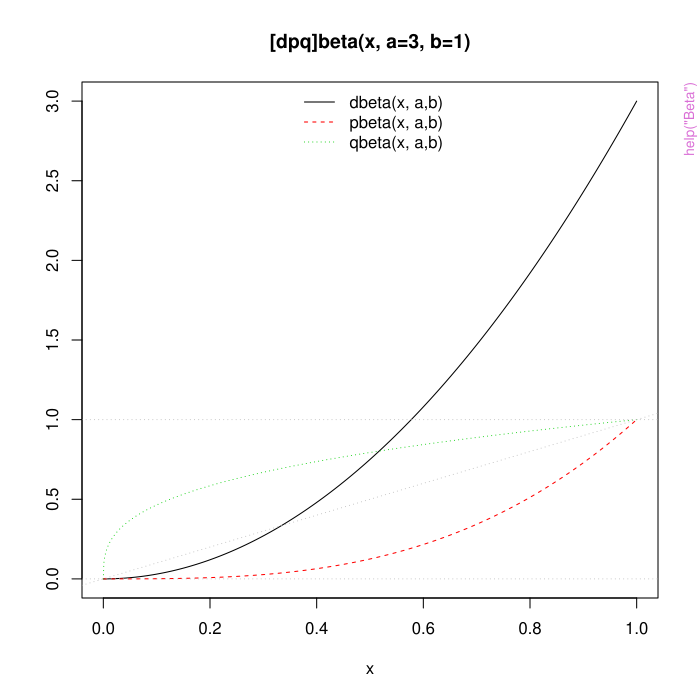

R code for this plot:
pkgname <- "stats"
source(file.path(R.home("share"), "R", "examples-header.R"))
options(warn = 1)
library('stats')

base::assign(".oldSearch", base::search(), pos = 'CheckExEnv')
base::assign(".old_wd", base::getwd(), pos = 'CheckExEnv')
cleanEx()
nameEx("AIC")
### * AIC

flush(stderr()); flush(stdout())

### Name: AIC
### Title: Akaike's An Information Criterion
### Aliases: AIC BIC
### Keywords: models

### ** Examples

lm1 <- lm(Fertility ~ . , data = swiss)
AIC(lm1)
stopifnot(all.equal(AIC(lm1),
                    AIC(logLik(lm1))))
BIC(lm1)

lm2 <- update(lm1, . ~ . -Examination)
AIC(lm1, lm2)
BIC(lm1, lm2)



cleanEx()
nameEx("ARMAacf")
### * ARMAacf

flush(stderr()); flush(stdout())

### Name: ARMAacf
### Title: Compute Theoretical ACF for an ARMA Process
### Aliases: ARMAacf
### Keywords: ts

### ** Examples

ARMAacf(c(1.0, -0.25), 1.0, lag.max = 10)

## Example from Brockwell & Davis (1991, pp.92-4)
## answer: 2^(-n) * (32/3 + 8 * n) /(32/3)
n <- 1:10
a.n <- 2^(-n) * (32/3 + 8 * n) /(32/3)
(A.n <- ARMAacf(c(1.0, -0.25), 1.0, lag.max = 10))
stopifnot(all.equal(unname(A.n), c(1, a.n)))

ARMAacf(c(1.0, -0.25), 1.0, lag.max = 10, pacf = TRUE)
zapsmall(ARMAacf(c(1.0, -0.25), lag.max = 10, pacf = TRUE))

## Cov-Matrix of length-7 sub-sample of AR(1) example:
toeplitz(ARMAacf(0.8, lag.max = 7))



cleanEx()
nameEx("ARMAtoMA")
### * ARMAtoMA

flush(stderr()); flush(stdout())

### Name: ARMAtoMA
### Title: Convert ARMA Process to Infinite MA Process
### Aliases: ARMAtoMA
### Keywords: ts

### ** Examples

ARMAtoMA(c(1.0, -0.25), 1.0, 10)
## Example from Brockwell & Davis (1991, p.92)
## answer (1 + 3*n)*2^(-n)
n <- 1:10; (1 + 3*n)*2^(-n)



cleanEx()
nameEx("Beta")
### * Beta

flush(stderr()); flush(stdout())

### Name: Beta
### Title: The Beta Distribution
### Aliases: Beta dbeta pbeta qbeta rbeta
### Keywords: distribution

### ** Examples

x <- seq(0, 1, length = 21)
dbeta(x, 1, 1)
pbeta(x, 1, 1)

## Visualization, including limit cases:
pl.beta <- function(a,b, asp = if(isLim) 1, ylim = if(isLim) c(0,1.1)) {
  if(isLim <- a == 0 || b == 0 || a == Inf || b == Inf) {
    eps <- 1e-10
    x <- c(0, eps, (1:7)/16, 1/2+c(-eps,0,eps), (9:15)/16, 1-eps, 1)
  } else {
    x <- seq(0, 1, length = 1025)
  }
  fx <- cbind(dbeta(x, a,b), pbeta(x, a,b), qbeta(x, a,b))
  f <- fx; f[fx == Inf] <- 1e100
  matplot(x, f, ylab="", type="l", ylim=ylim, asp=asp,
          main = sprintf("[dpq]beta(x, a=%g, b=%g)", a,b))
  abline(0,1,     col="gray", lty=3)
  abline(h = 0:1, col="gray", lty=3)
  legend("top", paste0(c("d","p","q"), "beta(x, a,b)"),
         col=1:3, lty=1:3, bty = "n")
  invisible(cbind(x, fx))
}
pl.beta(3,1)

pl.beta(2, 4)
pl.beta(3, 7)
pl.beta(3, 7, asp=1)

pl.beta(0, 0)   ## point masses at  {0, 1}

pl.beta(0, 2)   ## point mass at 0 ; the same as
pl.beta(1, Inf)

pl.beta(Inf, 2) ## point mass at 1 ; the same as
pl.beta(3, 0)

pl.beta(Inf, Inf)# point mass at 1/2



cleanEx()
nameEx("Binomial")
### * Binomial

flush(stderr()); flush(stdout())

### Name: Binomial
### Title: The Binomial Distribution
### Aliases: Binomial dbinom pbinom qbinom rbinom
### Keywords: distribution

### ** Examples

require(graphics)
# Compute P(45 < X < 55) for X Binomial(100,0.5)
sum(dbinom(46:54, 100, 0.5))

## Using "log = TRUE" for an extended range :
n <- 2000
k <- seq(0, n, by = 20)
plot (k, dbinom(k, n, pi/10, log = TRUE), type = "l", ylab = "log density",
      main = "dbinom(*, log=TRUE) is better than  log(dbinom(*))")
lines(k, log(dbinom(k, n, pi/10)), col = "red", lwd = 2)
## extreme points are omitted since dbinom gives 0.
mtext("dbinom(k, log=TRUE)", adj = 0)
mtext("extended range", adj = 0, line = -1, font = 4)
mtext("log(dbinom(k))", col = "red", adj = 1)



cleanEx()
nameEx("Cauchy")
### * Cauchy

flush(stderr()); flush(stdout())

### Name: Cauchy
### Title: The Cauchy Distribution
### Aliases: Cauchy dcauchy pcauchy qcauchy rcauchy
### Keywords: distribution

### ** Examples

dcauchy(-1:4)



cleanEx()
nameEx("Chisquare")
### * Chisquare

flush(stderr()); flush(stdout())

### Name: Chisquare
### Title: The (non-central) Chi-Squared Distribution
### Aliases: Chisquare dchisq pchisq qchisq rchisq
### Keywords: distribution

### ** Examples

require(graphics)

dchisq(1, df = 1:3)
pchisq(1, df =  3)
pchisq(1, df =  3, ncp = 0:4)  # includes the above

x <- 1:10
## Chi-squared(df = 2) is a special exponential distribution
all.equal(dchisq(x, df = 2), dexp(x, 1/2))
all.equal(pchisq(x, df = 2), pexp(x, 1/2))

## non-central RNG -- df = 0 with ncp > 0:  Z0 has point mass at 0!
Z0 <- rchisq(100, df = 0, ncp = 2.)
graphics::stem(Z0)


## "analytical" test
lam <- seq(0, 100, by = .25)
p00 <- pchisq(0,      df = 0, ncp = lam)
p.0 <- pchisq(1e-300, df = 0, ncp = lam)
stopifnot(all.equal(p00, exp(-lam/2)),
          all.equal(p.0, exp(-lam/2)))



cleanEx()
nameEx("Exponential")
### * Exponential

flush(stderr()); flush(stdout())

### Name: Exponential
### Title: The Exponential Distribution
### Aliases: Exponential dexp pexp qexp rexp
### Keywords: distribution

### ** Examples

dexp(1) - exp(-1) #-> 0

## a fast way to generate *sorted*  U[0,1]  random numbers:
rsunif <- function(n) { n1 <- n+1
   cE <- cumsum(rexp(n1)); cE[seq_len(n)]/cE[n1] }
plot(rsunif(1000), ylim=0:1, pch=".")
abline(0,1/(1000+1), col=adjustcolor(1, 0.5))



cleanEx()
nameEx("Fdist")
### * Fdist

flush(stderr()); flush(stdout())

### Name: FDist
### Title: The F Distribution
### Aliases: FDist df pf qf rf
### Keywords: distribution

### ** Examples

## Equivalence of pt(.,nu) with pf(.^2, 1,nu):
x <- seq(0.001, 5, len = 100)
nu <- 4
stopifnot(all.equal(2*pt(x,nu) - 1, pf(x^2, 1,nu)),
          ## upper tails:
 	  all.equal(2*pt(x,     nu, lower=FALSE),
		      pf(x^2, 1,nu, lower=FALSE)))

## the density of the square of a t_m is 2*dt(x, m)/(2*x)
# check this is the same as the density of F_{1,m}
all.equal(df(x^2, 1, 5), dt(x, 5)/x)

## Identity:  qf(2*p - 1, 1, df) == qt(p, df)^2  for  p >= 1/2
p <- seq(1/2, .99, length = 50); df <- 10
rel.err <- function(x, y) ifelse(x == y, 0, abs(x-y)/mean(abs(c(x,y))))



cleanEx()
nameEx("GammaDist")
### * GammaDist

flush(stderr()); flush(stdout())

### Name: GammaDist
### Title: The Gamma Distribution
### Aliases: GammaDist dgamma pgamma qgamma rgamma
### Keywords: distribution

### ** Examples

-log(dgamma(1:4, shape = 1))
p <- (1:9)/10
pgamma(qgamma(p, shape = 2), shape = 2)
1 - 1/exp(qgamma(p, shape = 1))



cleanEx()
nameEx("Geometric")
### * Geometric

flush(stderr()); flush(stdout())

### Name: Geometric
### Title: The Geometric Distribution
### Aliases: Geometric dgeom pgeom qgeom rgeom
### Keywords: distribution

### ** Examples

qgeom((1:9)/10, prob = .2)
Ni <- rgeom(20, prob = 1/4); table(factor(Ni, 0:max(Ni)))



cleanEx()
nameEx("HoltWinters")
### * HoltWinters

flush(stderr()); flush(stdout())

### Name: HoltWinters
### Title: Holt-Winters Filtering
### Aliases: HoltWinters print.HoltWinters residuals.HoltWinters
### Keywords: ts

### ** Examples

## Don't show: 
od <- options(digits = 5)
## End(Don't show)
require(graphics)

## Seasonal Holt-Winters
(m <- HoltWinters(co2))
plot(m)
plot(fitted(m))

(m <- HoltWinters(AirPassengers, seasonal = "mult"))
plot(m)

## Non-Seasonal Holt-Winters
x <- uspop + rnorm(uspop, sd = 5)
m <- HoltWinters(x, gamma = FALSE)
plot(m)

## Exponential Smoothing
m2 <- HoltWinters(x, gamma = FALSE, beta = FALSE)
lines(fitted(m2)[,1], col = 3)
## Don't show: 
options(od)
## End(Don't show)



cleanEx()
nameEx("Hypergeometric")
### * Hypergeometric

flush(stderr()); flush(stdout())

### Name: Hypergeometric
### Title: The Hypergeometric Distribution
### Aliases: Hypergeometric dhyper phyper qhyper rhyper
### Keywords: distribution

### ** Examples

m <- 10; n <- 7; k <- 8
x <- 0:(k+1)
rbind(phyper(x, m, n, k), dhyper(x, m, n, k))
all(phyper(x, m, n, k) == cumsum(dhyper(x, m, n, k)))  # FALSE


cleanEx()
nameEx("IQR")
### * IQR

flush(stderr()); flush(stdout())

### Name: IQR
### Title: The Interquartile Range
### Aliases: IQR
### Keywords: univar robust distribution

### ** Examples

IQR(rivers)



cleanEx()
nameEx("KalmanLike")
### * KalmanLike

flush(stderr()); flush(stdout())

### Name: KalmanLike
### Title: Kalman Filtering
### Aliases: KalmanLike KalmanRun KalmanSmooth KalmanForecast makeARIMA
### Keywords: ts

### ** Examples

## an ARIMA fit
fit3 <- arima(presidents, c(3, 0, 0))
predict(fit3, 12)
## reconstruct this
pr <- KalmanForecast(12, fit3$model)
pr$pred + fit3$coef[4]
sqrt(pr$var * fit3$sigma2)
## and now do it year by year
mod <- fit3$model
for(y in 1:3) {
  pr <- KalmanForecast(4, mod, TRUE)
  print(list(pred = pr$pred + fit3$coef["intercept"], 
             se = sqrt(pr$var * fit3$sigma2)))
  mod <- attr(pr, "mod")
}



cleanEx()
nameEx("Logistic")
### * Logistic

flush(stderr()); flush(stdout())

### Name: Logistic
### Title: The Logistic Distribution
### Aliases: Logistic dlogis plogis qlogis rlogis
### Keywords: distribution

### ** Examples

var(rlogis(4000, 0, scale = 5))  # approximately (+/- 3)
pi^2/3 * 5^2



cleanEx()
nameEx("Lognormal")
### * Lognormal

flush(stderr()); flush(stdout())

### Name: Lognormal
### Title: The Log Normal Distribution
### Aliases: Lognormal dlnorm plnorm qlnorm rlnorm
### Keywords: distribution

### ** Examples

dlnorm(1) == dnorm(0)



cleanEx()
nameEx("Multinom")
### * Multinom

flush(stderr()); flush(stdout())

### Name: Multinom
### Title: The Multinomial Distribution
### Aliases: Multinomial rmultinom dmultinom
### Keywords: distribution

### ** Examples

rmultinom(10, size = 12, prob = c(0.1,0.2,0.8))

pr <- c(1,3,6,10) # normalization not necessary for generation
rmultinom(10, 20, prob = pr)

## all possible outcomes of Multinom(N = 3, K = 3)
X <- t(as.matrix(expand.grid(0:3, 0:3))); X <- X[, colSums(X) <= 3]
X <- rbind(X, 3:3 - colSums(X)); dimnames(X) <- list(letters[1:3], NULL)
X
round(apply(X, 2, function(x) dmultinom(x, prob = c(1,2,5))), 3)



cleanEx()
nameEx("NLSstAsymptotic")
### * NLSstAsymptotic

flush(stderr()); flush(stdout())

### Name: NLSstAsymptotic
### Title: Fit the Asymptotic Regression Model
### Aliases: NLSstAsymptotic NLSstAsymptotic.sortedXyData
### Keywords: manip

### ** Examples

Lob.329 <- Loblolly[ Loblolly$Seed == "329", ]
print(NLSstAsymptotic(sortedXyData(expression(age),
                                   expression(height),
                                   Lob.329)), digits = 3)



cleanEx()
nameEx("NLSstClosestX")
### * NLSstClosestX

flush(stderr()); flush(stdout())

### Name: NLSstClosestX
### Title: Inverse Interpolation
### Aliases: NLSstClosestX NLSstClosestX.sortedXyData
### Keywords: manip

### ** Examples

DNase.2 <- DNase[ DNase$Run == "2", ]
DN.srt <- sortedXyData(expression(log(conc)), expression(density), DNase.2)
NLSstClosestX(DN.srt, 1.0)



cleanEx()
nameEx("NLSstLfAsymptote")
### * NLSstLfAsymptote

flush(stderr()); flush(stdout())

### Name: NLSstLfAsymptote
### Title: Horizontal Asymptote on the Left Side
### Aliases: NLSstLfAsymptote NLSstLfAsymptote.sortedXyData
### Keywords: manip

### ** Examples

DNase.2 <- DNase[ DNase$Run == "2", ]
DN.srt <- sortedXyData( expression(log(conc)), expression(density), DNase.2 )
NLSstLfAsymptote( DN.srt )



cleanEx()
nameEx("NLSstRtAsymptote")
### * NLSstRtAsymptote

flush(stderr()); flush(stdout())

### Name: NLSstRtAsymptote
### Title: Horizontal Asymptote on the Right Side
### Aliases: NLSstRtAsymptote NLSstRtAsymptote.sortedXyData
### Keywords: manip

### ** Examples

DNase.2 <- DNase[ DNase$Run == "2", ]
DN.srt <- sortedXyData( expression(log(conc)), expression(density), DNase.2 )
NLSstRtAsymptote( DN.srt )



cleanEx()
nameEx("NegBinomial")
### * NegBinomial

flush(stderr()); flush(stdout())

### Name: NegBinomial
### Title: The Negative Binomial Distribution
### Aliases: NegBinomial dnbinom pnbinom qnbinom rnbinom
### Keywords: distribution

### ** Examples

require(graphics)
x <- 0:11
dnbinom(x, size = 1, prob = 1/2) * 2^(1 + x) # == 1
126 /  dnbinom(0:8, size  = 2, prob  = 1/2) #- theoretically integer


x <- 0:15
size <- (1:20)/4
persp(x, size, dnb <- outer(x, size, function(x,s) dnbinom(x, s, prob = 0.4)),
      xlab = "x", ylab = "s", zlab = "density", theta = 150)
title(tit <- "negative binomial density(x,s, pr = 0.4)  vs.  x & s")

image  (x, size, log10(dnb), main = paste("log [", tit, "]"))
contour(x, size, log10(dnb), add = TRUE)

## Alternative parametrization
x1 <- rnbinom(500, mu = 4, size = 1)
x2 <- rnbinom(500, mu = 4, size = 10)
x3 <- rnbinom(500, mu = 4, size = 100)
h1 <- hist(x1, breaks = 20, plot = FALSE)
h2 <- hist(x2, breaks = h1$breaks, plot = FALSE)
h3 <- hist(x3, breaks = h1$breaks, plot = FALSE)
barplot(rbind(h1$counts, h2$counts, h3$counts),
        beside = TRUE, col = c("red","blue","cyan"),
        names.arg = round(h1$breaks[-length(h1$breaks)]))



cleanEx()
nameEx("Normal")
### * Normal

flush(stderr()); flush(stdout())

### Name: Normal
### Title: The Normal Distribution
### Aliases: Normal dnorm pnorm qnorm rnorm
### Keywords: distribution

### ** Examples

require(graphics)

dnorm(0) == 1/sqrt(2*pi)
dnorm(1) == exp(-1/2)/sqrt(2*pi)
dnorm(1) == 1/sqrt(2*pi*exp(1))

## Using "log = TRUE" for an extended range :
par(mfrow = c(2,1))
plot(function(x) dnorm(x, log = TRUE), -60, 50,
     main = "log { Normal density }")
curve(log(dnorm(x)), add = TRUE, col = "red", lwd = 2)
mtext("dnorm(x, log=TRUE)", adj = 0)
mtext("log(dnorm(x))", col = "red", adj = 1)

plot(function(x) pnorm(x, log.p = TRUE), -50, 10,
     main = "log { Normal Cumulative }")
curve(log(pnorm(x)), add = TRUE, col = "red", lwd = 2)
mtext("pnorm(x, log=TRUE)", adj = 0)
mtext("log(pnorm(x))", col = "red", adj = 1)

## if you want the so-called 'error function'
erf <- function(x) 2 * pnorm(x * sqrt(2)) - 1
## (see Abramowitz and Stegun 29.2.29)
## and the so-called 'complementary error function'
erfc <- function(x) 2 * pnorm(x * sqrt(2), lower = FALSE)
## and the inverses
erfinv <- function (x) qnorm((1 + x)/2)/sqrt(2)
erfcinv <- function (x) qnorm(x/2, lower = FALSE)/sqrt(2)



graphics::par(get("par.postscript", pos = 'CheckExEnv'))
cleanEx()
nameEx("Poisson")
### * Poisson

flush(stderr()); flush(stdout())

### Name: Poisson
### Title: The Poisson Distribution
### Aliases: Poisson dpois ppois qpois rpois
### Keywords: distribution

### ** Examples

require(graphics)

-log(dpois(0:7, lambda = 1) * gamma(1+ 0:7)) # == 1
Ni <- rpois(50, lambda = 4); table(factor(Ni, 0:max(Ni)))

1 - ppois(10*(15:25), lambda = 100)  # becomes 0 (cancellation)
    ppois(10*(15:25), lambda = 100, lower.tail = FALSE)  # no cancellation

par(mfrow = c(2, 1))
x <- seq(-0.01, 5, 0.01)
plot(x, ppois(x, 1), type = "s", ylab = "F(x)", main = "Poisson(1) CDF")
plot(x, pbinom(x, 100, 0.01), type = "s", ylab = "F(x)",
     main = "Binomial(100, 0.01) CDF")

## The (limit) case  lambda = 0 :
stopifnot(identical(dpois(0,0), 1),
	  identical(ppois(0,0), 1),
	  identical(qpois(1,0), 0))



graphics::par(get("par.postscript", pos = 'CheckExEnv'))
cleanEx()
nameEx("SSD")
### * SSD

flush(stderr()); flush(stdout())

### Name: SSD
### Title: SSD Matrix and Estimated Variance Matrix in Multivariate Models
### Aliases: SSD estVar
### Keywords: models multivariate

### ** Examples

# Lifted from Baron+Li:
# "Notes on the use of R for psychology experiments and questionnaires"
# Maxwell and Delaney, p. 497
reacttime <- matrix(c(
420, 420, 480, 480, 600, 780,
420, 480, 480, 360, 480, 600,
480, 480, 540, 660, 780, 780,
420, 540, 540, 480, 780, 900,
540, 660, 540, 480, 660, 720,
360, 420, 360, 360, 480, 540,
480, 480, 600, 540, 720, 840,
480, 600, 660, 540, 720, 900,
540, 600, 540, 480, 720, 780,
480, 420, 540, 540, 660, 780),
ncol = 6, byrow = TRUE,
dimnames = list(subj = 1:10,
              cond = c("deg0NA", "deg4NA", "deg8NA",
                       "deg0NP", "deg4NP", "deg8NP")))

mlmfit <- lm(reacttime ~ 1)
SSD(mlmfit)
estVar(mlmfit)



cleanEx()
nameEx("SSasymp")
### * SSasymp

flush(stderr()); flush(stdout())

### Name: SSasymp
### Title: Self-Starting Nls Asymptotic Regression Model
### Aliases: SSasymp
### Keywords: models

### ** Examples

## Don't show: 
options(show.nls.convergence=FALSE)
## End(Don't show)
Lob.329 <- Loblolly[ Loblolly$Seed == "329", ]
SSasymp( Lob.329$age, 100, -8.5, -3.2 )   # response only
local({
  Asym <- 100 ; resp0 <- -8.5 ; lrc <- -3.2
  SSasymp( Lob.329$age, Asym, resp0, lrc) # response _and_ gradient
})
getInitial(height ~ SSasymp( age, Asym, resp0, lrc), data = Lob.329)
## Initial values are in fact the converged values
fm1 <- nls(height ~ SSasymp( age, Asym, resp0, lrc), data = Lob.329)
summary(fm1)

## Visualize the SSasymp()  model  parametrization :

  xx <- seq(-.3, 5, len = 101)
  ##  Asym + (R0-Asym) * exp(-exp(lrc)* x) :
  yy <- 5 - 4 * exp(-xx / exp(3/4))
  stopifnot( all.equal(yy, SSasymp(xx, Asym = 5, R0 = 1, lrc = -3/4)) )
  require(graphics)
  op <- par(mar = c(0, .2, 4.1, 0))
  plot(xx, yy, type = "l", axes = FALSE, ylim = c(0,5.2), xlim = c(-.3, 5),
       xlab = "", ylab = "", lwd = 2,
       main = quote("Parameters in the SSasymp model " ~
                    {f[phi](x) == phi[1] + (phi[2]-phi[1])*~e^{-e^{phi[3]}*~x}}))
  mtext(quote(list(phi[1] == "Asym", phi[2] == "R0", phi[3] == "lrc")))
  usr <- par("usr")
  arrows(usr[1], 0, usr[2], 0, length = 0.1, angle = 25)
  arrows(0, usr[3], 0, usr[4], length = 0.1, angle = 25)
  text(usr[2] - 0.2, 0.1, "x", adj = c(1, 0))
  text(     -0.1, usr[4], "y", adj = c(1, 1))
  abline(h = 5, lty = 3)
  arrows(c(0.35, 0.65), 1,
         c(0  ,  1   ), 1, length = 0.08, angle = 25); text(0.5, 1, quote(1))
  y0 <- 1 + 4*exp(-3/4) ; t.5 <- log(2) / exp(-3/4) ; AR2 <- 3 # (Asym + R0)/2
  segments(c(1, 1), c( 1, y0),
           c(1, 0), c(y0,  1),  lty = 2, lwd = 0.75)
  text(1.1, 1/2+y0/2, quote((phi[1]-phi[2])*e^phi[3]), adj = c(0,.5))
  axis(2, at = c(1,AR2,5), labels= expression(phi[2], frac(phi[1]+phi[2],2), phi[1]),
       pos=0, las=1)
  arrows(c(.6,t.5-.6), AR2,
         c(0, t.5   ), AR2, length = 0.08, angle = 25)
  text(   t.5/2,   AR2, quote(t[0.5]))
  text(   t.5 +.4, AR2,
       quote({f(t[0.5]) == frac(phi[1]+phi[2],2)}~{} %=>% {}~~
                {t[0.5] == frac(log(2), e^{phi[3]})}), adj = c(0, 0.5))
  par(op)



graphics::par(get("par.postscript", pos = 'CheckExEnv'))
cleanEx()
nameEx("SSasympOff")
### * SSasympOff

flush(stderr()); flush(stdout())

### Name: SSasympOff
### Title: Self-Starting Nls Asymptotic Regression Model with an Offset
### Aliases: SSasympOff
### Keywords: models

### ** Examples

CO2.Qn1 <- CO2[CO2$Plant == "Qn1", ]
SSasympOff(CO2.Qn1$conc, 32, -4, 43)  # response only
local({  Asym <- 32; lrc <- -4; c0 <- 43
  SSasympOff(CO2.Qn1$conc, Asym, lrc, c0) # response and gradient
})
getInitial(uptake ~ SSasympOff(conc, Asym, lrc, c0), data = CO2.Qn1)
## Initial values are in fact the converged values
fm1 <- nls(uptake ~ SSasympOff(conc, Asym, lrc, c0), data = CO2.Qn1)
summary(fm1)

## Visualize the SSasympOff()  model  parametrization :

  xx <- seq(0.25, 8,  by=1/16)
  yy <- 5 * (1 -  exp(-(xx - 3/4)*0.4))
  stopifnot( all.equal(yy, SSasympOff(xx, Asym = 5, lrc = log(0.4), c0 = 3/4)) )
  require(graphics)
  op <- par(mar = c(0, 0, 4.0, 0))
  plot(xx, yy, type = "l", axes = FALSE, ylim = c(-.5,6), xlim = c(-1, 8),
       xlab = "", ylab = "", lwd = 2,
       main = "Parameters in the SSasympOff model")
  mtext(quote(list(phi[1] == "Asym", phi[2] == "lrc", phi[3] == "c0")))
  usr <- par("usr")
  arrows(usr[1], 0, usr[2], 0, length = 0.1, angle = 25)
  arrows(0, usr[3], 0, usr[4], length = 0.1, angle = 25)
  text(usr[2] - 0.2, 0.1, "x", adj = c(1, 0))
  text(     -0.1, usr[4], "y", adj = c(1, 1))
  abline(h = 5, lty = 3)
  arrows(-0.8, c(2.1, 2.9),
         -0.8, c(0  , 5  ), length = 0.1, angle = 25)
  text  (-0.8, 2.5, quote(phi[1]))
  segments(3/4, -.2, 3/4, 1.6, lty = 2)
  text    (3/4,    c(-.3, 1.7), quote(phi[3]))
  arrows(c(1.1, 1.4), -.15,
         c(3/4, 7/4), -.15, length = 0.07, angle = 25)
  text    (3/4 + 1/2, -.15, quote(1))
  segments(c(3/4, 7/4, 7/4), c(0, 0, 2),   # 5 * exp(log(0.4)) = 2
           c(7/4, 7/4, 3/4), c(0, 2, 0),  lty = 2, lwd = 2)
  text(      7/4 +.1, 2./2, quote(phi[1]*e^phi[2]), adj = c(0, .5))
  par(op)



graphics::par(get("par.postscript", pos = 'CheckExEnv'))
cleanEx()
nameEx("SSasympOrig")
### * SSasympOrig

flush(stderr()); flush(stdout())

### Name: SSasympOrig
### Title: Self-Starting Nls Asymptotic Regression Model through the Origin
### Aliases: SSasympOrig
### Keywords: models

### ** Examples

## Visualize the SSasympOrig()  model  parametrization :

  xx <- seq(0, 5, len = 101)
  yy <- 5 * (1- exp(-xx * log(2)))
  stopifnot( all.equal(yy, SSasympOrig(xx, Asym = 5, lrc = log(log(2)))) )

  require(graphics)
  op <- par(mar = c(0, 0, 3.5, 0))
  plot(xx, yy, type = "l", axes = FALSE, ylim = c(0,5), xlim = c(-1/4, 5),
       xlab = "", ylab = "", lwd = 2,
       main = quote("Parameters in the SSasympOrig model"~~ f[phi](x)))
  mtext(quote(list(phi[1] == "Asym", phi[2] == "lrc")))
  usr <- par("usr")
  arrows(usr[1], 0, usr[2], 0, length = 0.1, angle = 25)
  arrows(0, usr[3], 0, usr[4], length = 0.1, angle = 25)
  text(usr[2] - 0.2, 0.1, "x", adj = c(1, 0))
  text(   -0.1,   usr[4], "y", adj = c(1, 1))
  abline(h = 5, lty = 3)
  axis(2, at = 5*c(1/2,1), labels= expression(frac(phi[1],2), phi[1]), pos=0, las=1)
  arrows(c(.3,.7), 5/2,
         c(0, 1 ), 5/2, length = 0.08, angle = 25)
  text(   0.5,     5/2, quote(t[0.5]))
  text(   1 +.4,   5/2,
       quote({f(t[0.5]) == frac(phi[1],2)}~{} %=>% {}~~{t[0.5] == frac(log(2), e^{phi[2]})}),
       adj = c(0, 0.5))
  par(op)



graphics::par(get("par.postscript", pos = 'CheckExEnv'))
cleanEx()
nameEx("SSbiexp")
### * SSbiexp

flush(stderr()); flush(stdout())

### Name: SSbiexp
### Title: Self-Starting Nls Biexponential model
### Aliases: SSbiexp
### Keywords: models

### ** Examples

Indo.1 <- Indometh[Indometh$Subject == 1, ]
SSbiexp( Indo.1$time, 3, 1, 0.6, -1.3 )  # response only
A1 <- 3; lrc1 <- 1; A2 <- 0.6; lrc2 <- -1.3
SSbiexp( Indo.1$time, A1, lrc1, A2, lrc2 ) # response and gradient
print(getInitial(conc ~ SSbiexp(time, A1, lrc1, A2, lrc2), data = Indo.1),
      digits = 5)
## Initial values are in fact the converged values
fm1 <- nls(conc ~ SSbiexp(time, A1, lrc1, A2, lrc2), data = Indo.1)
summary(fm1)

## Show the model components visually
  require(graphics)

  xx <- seq(0, 5, len = 101)
  y1 <- 3.5 * exp(-4*xx)
  y2 <- 1.5 * exp(-xx)
  plot(xx, y1 + y2, type = "l", lwd=2, ylim = c(-0.2,6), xlim = c(0, 5),
       main = "Components of the SSbiexp model")
  lines(xx, y1, lty = 2, col="tomato"); abline(v=0, h=0, col="gray40")
  lines(xx, y2, lty = 3, col="blue2" )
  legend("topright", c("y1+y2", "y1 = 3.5 * exp(-4*x)", "y2 = 1.5 * exp(-x)"),
         lty=1:3, col=c("black","tomato","blue2"), bty="n")
  axis(2, pos=0, at = c(3.5, 1.5), labels = c("A1","A2"), las=2)

## and how you could have got their sum via SSbiexp():
  ySS <- SSbiexp(xx, 3.5, log(4), 1.5, log(1))
  ##                      ---          ---
  stopifnot(all.equal(y1+y2, ySS, tolerance = 1e-15))



cleanEx()
nameEx("SSfol")
### * SSfol

flush(stderr()); flush(stdout())

### Name: SSfol
### Title: Self-Starting Nls First-order Compartment Model
### Aliases: SSfol
### Keywords: models

### ** Examples

Theoph.1 <- Theoph[ Theoph$Subject == 1, ]
with(Theoph.1, SSfol(Dose, Time, -2.5, 0.5, -3)) # response only
with(Theoph.1, local({  lKe <- -2.5; lKa <- 0.5; lCl <- -3
  SSfol(Dose, Time, lKe, lKa, lCl) # response _and_ gradient
}))
getInitial(conc ~ SSfol(Dose, Time, lKe, lKa, lCl), data = Theoph.1)
## Initial values are in fact the converged values
fm1 <- nls(conc ~ SSfol(Dose, Time, lKe, lKa, lCl), data = Theoph.1)
summary(fm1)



cleanEx()
nameEx("SSfpl")
### * SSfpl

flush(stderr()); flush(stdout())

### Name: SSfpl
### Title: Self-Starting Nls Four-Parameter Logistic Model
### Aliases: SSfpl
### Keywords: models

### ** Examples

Chick.1 <- ChickWeight[ChickWeight$Chick == 1, ]
SSfpl(Chick.1$Time, 13, 368, 14, 6)  # response only
local({
  A <- 13; B <- 368; xmid <- 14; scal <- 6
  SSfpl(Chick.1$Time, A, B, xmid, scal) # response _and_ gradient
})
print(getInitial(weight ~ SSfpl(Time, A, B, xmid, scal), data = Chick.1),
      digits = 5)
## Initial values are in fact the converged values
fm1 <- nls(weight ~ SSfpl(Time, A, B, xmid, scal), data = Chick.1)
summary(fm1)

## Visualizing the  SSfpl()  parametrization
  xx <- seq(-0.5, 5, len = 101)
  yy <- 1 + 4 / (1 + exp((2-xx))) # == SSfpl(xx, *) :
  stopifnot( all.equal(yy, SSfpl(xx, A = 1, B = 5, xmid = 2, scal = 1)) )
  require(graphics)
  op <- par(mar = c(0, 0, 3.5, 0))
  plot(xx, yy, type = "l", axes = FALSE, ylim = c(0,6), xlim = c(-1, 5),
       xlab = "", ylab = "", lwd = 2,
       main = "Parameters in the SSfpl model")
  mtext(quote(list(phi[1] == "A", phi[2] == "B", phi[3] == "xmid", phi[4] == "scal")))
  usr <- par("usr")
  arrows(usr[1], 0, usr[2], 0, length = 0.1, angle = 25)
  arrows(0, usr[3], 0, usr[4], length = 0.1, angle = 25)
  text(usr[2] - 0.2, 0.1, "x", adj = c(1, 0))
  text(     -0.1, usr[4], "y", adj = c(1, 1))
  abline(h = c(1, 5), lty = 3)
  arrows(-0.8, c(2.1, 2.9),
         -0.8, c(0,   5  ), length = 0.1, angle = 25)
  text  (-0.8, 2.5, quote(phi[1]))
  arrows(-0.3, c(1/4, 3/4),
         -0.3, c(0,   1  ), length = 0.07, angle = 25)
  text  (-0.3, 0.5, quote(phi[2]))
  text(2, -.1, quote(phi[3]))
  segments(c(2,3,3), c(0,3,4), # SSfpl(x = xmid = 2) = 3
           c(2,3,2), c(3,4,3),    lty = 2, lwd = 0.75)
  arrows(c(2.3, 2.7), 3,
         c(2.0, 3  ), 3, length = 0.08, angle = 25)
  text(      2.5,     3, quote(phi[4])); text(3.1, 3.5, "1")
  par(op)



graphics::par(get("par.postscript", pos = 'CheckExEnv'))
cleanEx()
nameEx("SSgompertz")
### * SSgompertz

flush(stderr()); flush(stdout())

### Name: SSgompertz
### Title: Self-Starting Nls Gompertz Growth Model
### Aliases: SSgompertz
### Keywords: models

### ** Examples

DNase.1 <- subset(DNase, Run == 1)
SSgompertz(log(DNase.1$conc), 4.5, 2.3, 0.7)  # response only
local({  Asym <- 4.5; b2 <- 2.3; b3 <- 0.7
  SSgompertz(log(DNase.1$conc), Asym, b2, b3) # response _and_ gradient
})
print(getInitial(density ~ SSgompertz(log(conc), Asym, b2, b3),
                 data = DNase.1), digits = 5)
## Initial values are in fact the converged values
fm1 <- nls(density ~ SSgompertz(log(conc), Asym, b2, b3),
           data = DNase.1)
summary(fm1)
plot(density ~ log(conc), DNase.1, # xlim = c(0, 21),
     main = "SSgompertz() fit to DNase.1")
ux <- par("usr")[1:2]; x <- seq(ux[1], ux[2], length.out=250)
lines(x, do.call(SSgompertz, c(list(x=x), coef(fm1))), col = "red", lwd=2)
As <- coef(fm1)[["Asym"]]; abline(v = 0, h = 0, lty = 3)
axis(2, at= exp(-coef(fm1)[["b2"]]), quote(e^{-b[2]}), las=1, pos=0)



graphics::par(get("par.postscript", pos = 'CheckExEnv'))
cleanEx()
nameEx("SSlogis")
### * SSlogis

flush(stderr()); flush(stdout())

### Name: SSlogis
### Title: Self-Starting Nls Logistic Model
### Aliases: SSlogis
### Keywords: models

### ** Examples

dwlg1 <- data.frame(Prop = c(rep(0,5), 2, 5, rep(9, 9)), end = 1:16)
iPar <- getInitial(Prop ~ SSlogis(end, Asym, xmid, scal), data = dwlg1)
## failed in R <= 3.4.2 (because of the '0's in 'Prop')
stopifnot(all.equal(tol = 1e-6,
   iPar, c(Asym = 9.0678, xmid = 6.79331, scal = 0.499934)))

## Visualize the SSlogis()  model  parametrization :
  xx <- seq(-0.75, 5, by=1/32)
  yy <- 5 / (1 + exp((2-xx)/0.6)) # == SSlogis(xx, *):
  stopifnot( all.equal(yy, SSlogis(xx, Asym = 5, xmid = 2, scal = 0.6)) )
  require(graphics)
  op <- par(mar = c(0.5, 0, 3.5, 0))
  plot(xx, yy, type = "l", axes = FALSE, ylim = c(0,6), xlim = c(-1, 5),
       xlab = "", ylab = "", lwd = 2,
       main = "Parameters in the SSlogis model")
  mtext(quote(list(phi[1] == "Asym", phi[2] == "xmid", phi[3] == "scal")))
  usr <- par("usr")
  arrows(usr[1], 0, usr[2], 0, length = 0.1, angle = 25)
  arrows(0, usr[3], 0, usr[4], length = 0.1, angle = 25)
  text(usr[2] - 0.2, 0.1, "x", adj = c(1, 0))
  text(     -0.1, usr[4], "y", adj = c(1, 1))
  abline(h = 5, lty = 3)
  arrows(-0.8, c(2.1, 2.9),
         -0.8, c(0,   5  ), length = 0.1, angle = 25)
  text  (-0.8, 2.5, quote(phi[1]))
  segments(c(2,2.6,2.6), c(0,  2.5,3.5),   # NB.  SSlogis(x = xmid = 2) = 2.5
           c(2,2.6,2  ), c(2.5,3.5,2.5), lty = 2, lwd = 0.75)
  text(2, -.1, quote(phi[2]))
  arrows(c(2.2, 2.4), 2.5,
         c(2.0, 2.6), 2.5, length = 0.08, angle = 25)
  text(      2.3,     2.5, quote(phi[3])); text(2.7, 3, "1")
  par(op)



graphics::par(get("par.postscript", pos = 'CheckExEnv'))
cleanEx()
nameEx("SSmicmen")
### * SSmicmen

flush(stderr()); flush(stdout())

### Name: SSmicmen
### Title: Self-Starting Nls Michaelis-Menten Model
### Aliases: SSmicmen
### Keywords: models

### ** Examples

PurTrt <- Puromycin[ Puromycin$state == "treated", ]
SSmicmen(PurTrt$conc, 200, 0.05)  # response only
local({  Vm <- 200; K <- 0.05
  SSmicmen(PurTrt$conc, Vm, K)    # response _and_ gradient
})
print(getInitial(rate ~ SSmicmen(conc, Vm, K), data = PurTrt), digits = 3)
## Initial values are in fact the converged values
fm1 <- nls(rate ~ SSmicmen(conc, Vm, K), data = PurTrt)
summary(fm1)
## Alternative call using the subset argument
fm2 <- nls(rate ~ SSmicmen(conc, Vm, K), data = Puromycin,
           subset = state == "treated")
summary(fm2) # The same indeed:
stopifnot(all.equal(coef(summary(fm1)), coef(summary(fm2))))

## Visualize the SSmicmen()  Michaelis-Menton model parametrization :

  xx <- seq(0, 5, len = 101)
  yy <- 5 * xx/(1+xx)
  stopifnot(all.equal(yy, SSmicmen(xx, Vm = 5, K = 1)))
  require(graphics)
  op <- par(mar = c(0, 0, 3.5, 0))
  plot(xx, yy, type = "l", lwd = 2, ylim = c(-1/4,6), xlim = c(-1, 5),
       ann = FALSE, axes = FALSE, main = "Parameters in the SSmicmen model")
  mtext(quote(list(phi[1] == "Vm", phi[2] == "K")))
  usr <- par("usr")
  arrows(usr[1], 0, usr[2], 0, length = 0.1, angle = 25)
  arrows(0, usr[3], 0, usr[4], length = 0.1, angle = 25)
  text(usr[2] - 0.2, 0.1, "x", adj = c(1, 0))
  text(     -0.1, usr[4], "y", adj = c(1, 1))
  abline(h = 5, lty = 3)
  arrows(-0.8, c(2.1, 2.9),
         -0.8, c(0,   5  ),  length = 0.1, angle = 25)
  text(  -0.8,     2.5, quote(phi[1]))
  segments(1, 0, 1, 2.7, lty = 2, lwd = 0.75)
  text(1, 2.7, quote(phi[2]))
  par(op)



graphics::par(get("par.postscript", pos = 'CheckExEnv'))
cleanEx()
nameEx("SSweibull")
### * SSweibull

flush(stderr()); flush(stdout())

### Name: SSweibull
### Title: Self-Starting Nls Weibull Growth Curve Model
### Aliases: SSweibull
### Keywords: models

### ** Examples

Chick.6 <- subset(ChickWeight, (Chick == 6) & (Time > 0))
SSweibull(Chick.6$Time, 160, 115, -5.5, 2.5)   # response only
local({ Asym <- 160; Drop <- 115; lrc <- -5.5; pwr <- 2.5
  SSweibull(Chick.6$Time, Asym, Drop, lrc, pwr) # response _and_ gradient
})
getInitial(weight ~ SSweibull(Time, Asym, Drop, lrc, pwr), data = Chick.6)
## Initial values are in fact the converged values
fm1 <- nls(weight ~ SSweibull(Time, Asym, Drop, lrc, pwr), data = Chick.6)
summary(fm1)
## Data and Fit:
plot(weight ~ Time, Chick.6, xlim = c(0, 21), main = "SSweibull() fit to Chick.6")
ux <- par("usr")[1:2]; x <- seq(ux[1], ux[2], length.out=250)
lines(x, do.call(SSweibull, c(list(x=x), coef(fm1))), col = "red", lwd=2)
As <- coef(fm1)[["Asym"]]; abline(v = 0, h = c(As, As - coef(fm1)[["Drop"]]), lty = 3)



graphics::par(get("par.postscript", pos = 'CheckExEnv'))
cleanEx()
nameEx("SignRank")
### * SignRank

flush(stderr()); flush(stdout())

### Name: SignRank
### Title: Distribution of the Wilcoxon Signed Rank Statistic
### Aliases: SignRank dsignrank psignrank qsignrank rsignrank
### Keywords: distribution

### ** Examples

require(graphics)

par(mfrow = c(2,2))
for(n in c(4:5,10,40)) {
  x <- seq(0, n*(n+1)/2, length = 501)
  plot(x, dsignrank(x, n = n), type = "l",
       main = paste0("dsignrank(x, n = ", n, ")"))
}
## Don't show: 
p <- c(1, 1, 1, 2, 2:6, 8, 10, 11, 13, 15, 17, 20, 22, 24,
       27, 29, 31, 33, 35, 36, 38, 39, 39, 40)
stopifnot(round(dsignrank(0:56, n = 10)* 2^10) == c(p, rev(p), 0),
          qsignrank((1:16)/ 16, n = 4) == c(0:2, rep(3:7, each = 2), 8:10))
## End(Don't show)



graphics::par(get("par.postscript", pos = 'CheckExEnv'))
cleanEx()
nameEx("StructTS")
### * StructTS

flush(stderr()); flush(stdout())

### Name: StructTS
### Title: Fit Structural Time Series
### Aliases: StructTS print.StructTS predict.StructTS
### Keywords: ts

### ** Examples

## see also JohnsonJohnson, Nile and AirPassengers
require(graphics)

trees <- window(treering, start = 0)
(fit <- StructTS(trees, type = "level"))
plot(trees)
lines(fitted(fit), col = "green")
tsdiag(fit)

(fit <- StructTS(log10(UKgas), type = "BSM"))
par(mfrow = c(4, 1)) # to give appropriate aspect ratio for next plot.
plot(log10(UKgas))
plot(cbind(fitted(fit), resids=resid(fit)), main = "UK gas consumption")

## keep some parameters fixed; trace optimizer:
StructTS(log10(UKgas), type = "BSM", fixed = c(0.1,0.001,NA,NA),
         optim.control = list(trace = TRUE))



graphics::par(get("par.postscript", pos = 'CheckExEnv'))
cleanEx()
nameEx("TDist")
### * TDist

flush(stderr()); flush(stdout())

### Name: TDist
### Title: The Student t Distribution
### Aliases: TDist dt pt qt rt
### Keywords: distribution

### ** Examples

require(graphics)

1 - pt(1:5, df = 1)
qt(.975, df = c(1:10,20,50,100,1000))

tt <- seq(0, 10, len = 21)
ncp <- seq(0, 6, len = 31)
ptn <- outer(tt, ncp, function(t, d) pt(t, df = 3, ncp = d))
t.tit <- "Non-central t - Probabilities"
image(tt, ncp, ptn, zlim = c(0,1), main = t.tit)
persp(tt, ncp, ptn, zlim = 0:1, r = 2, phi = 20, theta = 200, main = t.tit,
      xlab = "t", ylab = "non-centrality parameter",
      zlab = "Pr(T <= t)")

plot(function(x) dt(x, df = 3, ncp = 2), -3, 11, ylim = c(0, 0.32),
     main = "Non-central t - Density", yaxs = "i")



cleanEx()
nameEx("Tukey")
### * Tukey

flush(stderr()); flush(stdout())

### Name: Tukey
### Title: The Studentized Range Distribution
### Aliases: Tukey ptukey qtukey
### Keywords: distribution

### ** Examples

if(interactive())
  curve(ptukey(x, nm = 6, df = 5), from = -1, to = 8, n = 101)
(ptt <- ptukey(0:10, 2, df =  5))
(qtt <- qtukey(.95, 2, df =  2:11))
## The precision may be not much more than about 8 digits:



cleanEx()
nameEx("TukeyHSD")
### * TukeyHSD

flush(stderr()); flush(stdout())

### Name: TukeyHSD
### Title: Compute Tukey Honest Significant Differences
### Aliases: TukeyHSD
### Keywords: models design

### ** Examples

require(graphics)

summary(fm1 <- aov(breaks ~ wool + tension, data = warpbreaks))
TukeyHSD(fm1, "tension", ordered = TRUE)
plot(TukeyHSD(fm1, "tension"))



cleanEx()
nameEx("Uniform")
### * Uniform

flush(stderr()); flush(stdout())

### Name: Uniform
### Title: The Uniform Distribution
### Aliases: Uniform dunif punif qunif runif
### Keywords: distribution

### ** Examples

u <- runif(20)

## The following relations always hold :
punif(u) == u
dunif(u) == 1

var(runif(10000))  #- ~ = 1/12 = .08333



cleanEx()
nameEx("Weibull")
### * Weibull

flush(stderr()); flush(stdout())

### Name: Weibull
### Title: The Weibull Distribution
### Aliases: Weibull dweibull pweibull qweibull rweibull
### Keywords: distribution

### ** Examples

x <- c(0, rlnorm(50))
all.equal(dweibull(x, shape = 1), dexp(x))
all.equal(pweibull(x, shape = 1, scale = pi), pexp(x, rate = 1/pi))
## Cumulative hazard H():
all.equal(pweibull(x, 2.5, pi, lower.tail = FALSE, log.p = TRUE),
          -(x/pi)^2.5, tolerance = 1e-15)
all.equal(qweibull(x/11, shape = 1, scale = pi), qexp(x/11, rate = 1/pi))



cleanEx()
nameEx("Wilcoxon")
### * Wilcoxon

flush(stderr()); flush(stdout())

### Name: Wilcoxon
### Title: Distribution of the Wilcoxon Rank Sum Statistic
### Aliases: Wilcoxon dwilcox pwilcox qwilcox rwilcox
### Keywords: distribution

### ** Examples

require(graphics)

x <- -1:(4*6 + 1)
fx <- dwilcox(x, 4, 6)
Fx <- pwilcox(x, 4, 6)

layout(rbind(1,2), widths = 1, heights = c(3,2))
plot(x, fx, type = "h", col = "violet",
     main =  "Probabilities (density) of Wilcoxon-Statist.(n=6, m=4)")
plot(x, Fx, type = "s", col = "blue",
     main =  "Distribution of Wilcoxon-Statist.(n=6, m=4)")
abline(h = 0:1, col = "gray20", lty = 2)
layout(1) # set back

N <- 200
hist(U <- rwilcox(N, m = 4,n = 6), breaks = 0:25 - 1/2,
     border = "red", col = "pink", sub = paste("N =",N))
mtext("N * f(x),  f() = true \"density\"", side = 3, col = "blue")
 lines(x, N*fx, type = "h", col = "blue", lwd = 2)
points(x, N*fx, cex = 2)

## Better is a Quantile-Quantile Plot
qqplot(U, qw <- qwilcox((1:N - 1/2)/N, m = 4, n = 6),
       main = paste("Q-Q-Plot of empirical and theoretical quantiles",
                     "Wilcoxon Statistic,  (m=4, n=6)", sep = "\n"))
n <- as.numeric(names(print(tU <- table(U))))
text(n+.2, n+.5, labels = tU, col = "red")



cleanEx()
nameEx("acf")
### * acf

flush(stderr()); flush(stdout())

### Name: acf
### Title: Auto- and Cross- Covariance and -Correlation Function Estimation
### Aliases: acf ccf pacf pacf.default [.acf
### Keywords: ts

### ** Examples

require(graphics)

## Examples from Venables & Ripley
acf(lh)
acf(lh, type = "covariance")
pacf(lh)

acf(ldeaths)
acf(ldeaths, ci.type = "ma")
acf(ts.union(mdeaths, fdeaths))
ccf(mdeaths, fdeaths, ylab = "cross-correlation")
# (just the cross-correlations)

presidents # contains missing values
acf(presidents, na.action = na.pass)
pacf(presidents, na.action = na.pass)



cleanEx()
nameEx("acf2AR")
### * acf2AR

flush(stderr()); flush(stdout())

### Name: acf2AR
### Title: Compute an AR Process Exactly Fitting an ACF
### Aliases: acf2AR
### Keywords: ts

### ** Examples

(Acf <- ARMAacf(c(0.6, 0.3, -0.2)))
acf2AR(Acf)



cleanEx()
nameEx("add1")
### * add1

flush(stderr()); flush(stdout())

### Name: add1
### Title: Add or Drop All Possible Single Terms to a Model
### Aliases: add1 add1.default add1.lm add1.glm drop1 drop1.default
###   drop1.lm drop1.glm
### Keywords: models

### ** Examples

## Don't show: 
od <- options(digits = 5)
## End(Don't show)
require(graphics); require(utils)
## following example(swiss)
lm1 <- lm(Fertility ~ ., data = swiss)
add1(lm1, ~ I(Education^2) + .^2)
drop1(lm1, test = "F")  # So called 'type II' anova

## following example(glm)
## Don't show: 
example(glm, echo = FALSE)
## End(Don't show)
drop1(glm.D93, test = "Chisq")
drop1(glm.D93, test = "F")
add1(glm.D93, scope = ~outcome*treatment, test = "Rao") ## Pearson Chi-square
## Don't show: 
options(od)
## End(Don't show)



cleanEx()
nameEx("addmargins")
### * addmargins

flush(stderr()); flush(stdout())

### Name: addmargins
### Title: Puts Arbitrary Margins on Multidimensional Tables or Arrays
### Aliases: addmargins
### Keywords: manip array

### ** Examples

Aye <- sample(c("Yes", "Si", "Oui"), 177, replace = TRUE)
Bee <- sample(c("Hum", "Buzz"), 177, replace = TRUE)
Sea <- sample(c("White", "Black", "Red", "Dead"), 177, replace = TRUE)
(A <- table(Aye, Bee, Sea))
addmargins(A)
## Don't show: 
stopifnot(is.table(addmargins(A)))
## End(Don't show)
ftable(A)
ftable(addmargins(A))

# Non-commutative functions - note differences between resulting tables:
ftable(addmargins(A, c(1, 3),
       FUN = list(Sum = sum, list(Min = min, Max = max))))
ftable(addmargins(A, c(3, 1),
       FUN = list(list(Min = min, Max = max), Sum = sum)))

# Weird function needed to return the N when computing percentages
sqsm <- function(x) sum(x)^2/100
B <- table(Sea, Bee)
round(sweep(addmargins(B, 1, list(list(All = sum, N = sqsm))), 2,
            apply(B, 2, sum)/100, "/"), 1)
round(sweep(addmargins(B, 2, list(list(All = sum, N = sqsm))), 1,
            apply(B, 1, sum)/100, "/"), 1)

# A total over Bee requires formation of the Bee-margin first:
mB <-  addmargins(B, 2, FUN = list(list(Total = sum)))
round(ftable(sweep(addmargins(mB, 1, list(list(All = sum, N = sqsm))), 2,
                   apply(mB, 2, sum)/100, "/")), 1)

## Zero.Printing table+margins:
set.seed(1)
x <- sample( 1:7, 20, replace = TRUE)
y <- sample( 1:7, 20, replace = TRUE)
tx <- addmargins( table(x, y) )
print(tx, zero.print = ".")



cleanEx()
nameEx("aggregate")
### * aggregate

flush(stderr()); flush(stdout())

### Name: aggregate
### Title: Compute Summary Statistics of Data Subsets
### Aliases: aggregate aggregate.default aggregate.data.frame
###   aggregate.formula aggregate.ts
### Keywords: category array

### ** Examples

## Compute the averages for the variables in 'state.x77', grouped
## according to the region (Northeast, South, North Central, West) that
## each state belongs to.
aggregate(state.x77, list(Region = state.region), mean)

## Compute the averages according to region and the occurrence of more
## than 130 days of frost.
aggregate(state.x77,
          list(Region = state.region,
               Cold = state.x77[,"Frost"] > 130),
          mean)
## (Note that no state in 'South' is THAT cold.)


## example with character variables and NAs
testDF <- data.frame(v1 = c(1,3,5,7,8,3,5,NA,4,5,7,9),
                     v2 = c(11,33,55,77,88,33,55,NA,44,55,77,99) )
by1 <- c("red", "blue", 1, 2, NA, "big", 1, 2, "red", 1, NA, 12)
by2 <- c("wet", "dry", 99, 95, NA, "damp", 95, 99, "red", 99, NA, NA)
aggregate(x = testDF, by = list(by1, by2), FUN = "mean")

# and if you want to treat NAs as a group
fby1 <- factor(by1, exclude = "")
fby2 <- factor(by2, exclude = "")
aggregate(x = testDF, by = list(fby1, fby2), FUN = "mean")


## Formulas, one ~ one, one ~ many, many ~ one, and many ~ many:
aggregate(weight ~ feed, data = chickwts, mean)
aggregate(breaks ~ wool + tension, data = warpbreaks, mean)
aggregate(cbind(Ozone, Temp) ~ Month, data = airquality, mean)
aggregate(cbind(ncases, ncontrols) ~ alcgp + tobgp, data = esoph, sum)

## Dot notation:
aggregate(. ~ Species, data = iris, mean)
aggregate(len ~ ., data = ToothGrowth, mean)

## Often followed by xtabs():
ag <- aggregate(len ~ ., data = ToothGrowth, mean)
xtabs(len ~ ., data = ag)


## Compute the average annual approval ratings for American presidents.
aggregate(presidents, nfrequency = 1, FUN = mean)
## Give the summer less weight.
aggregate(presidents, nfrequency = 1,
          FUN = weighted.mean, w = c(1, 1, 0.5, 1))



cleanEx()
nameEx("alias")
### * alias

flush(stderr()); flush(stdout())

### Name: alias
### Title: Find Aliases (Dependencies) in a Model
### Aliases: alias alias.formula alias.lm
### Keywords: models

### ** Examples


cleanEx()
nameEx("anova.glm")
### * anova.glm

flush(stderr()); flush(stdout())

### Name: anova.glm
### Title: Analysis of Deviance for Generalized Linear Model Fits
### Aliases: anova.glm
### Keywords: models regression

### ** Examples

## --- Continuing the Example from  '?glm':
## Don't show: 
require(utils)
example("glm", echo = FALSE)
## End(Don't show)
anova(glm.D93)
anova(glm.D93, test = "Cp")
anova(glm.D93, test = "Chisq")
glm.D93a <-
   update(glm.D93, ~treatment*outcome) # equivalent to Pearson Chi-square
anova(glm.D93, glm.D93a, test = "Rao")



cleanEx()
nameEx("anova.lm")
### * anova.lm

flush(stderr()); flush(stdout())

### Name: anova.lm
### Title: ANOVA for Linear Model Fits
### Aliases: anova.lm anova.lmlist
### Keywords: regression models

### ** Examples

## sequential table
fit <- lm(sr ~ ., data = LifeCycleSavings)
anova(fit)

## same effect via separate models
fit0 <- lm(sr ~ 1, data = LifeCycleSavings)
fit1 <- update(fit0, . ~ . + pop15)
fit2 <- update(fit1, . ~ . + pop75)
fit3 <- update(fit2, . ~ . + dpi)
fit4 <- update(fit3, . ~ . + ddpi)
anova(fit0, fit1, fit2, fit3, fit4, test = "F")

anova(fit4, fit2, fit0, test = "F") # unconventional order



cleanEx()
nameEx("anova.mlm")
### * anova.mlm

flush(stderr()); flush(stdout())

### Name: anova.mlm
### Title: Comparisons between Multivariate Linear Models
### Aliases: anova.mlm
### Keywords: regression models multivariate

### ** Examples

require(graphics)
utils::example(SSD) # Brings in the mlmfit and reacttime objects

mlmfit0 <- update(mlmfit, ~0)

### Traditional tests of intrasubj. contrasts
## Using MANOVA techniques on contrasts:
anova(mlmfit, mlmfit0, X = ~1)

## Assuming sphericity
anova(mlmfit, mlmfit0, X = ~1, test = "Spherical")


### tests using intra-subject 3x2 design
idata <- data.frame(deg = gl(3, 1, 6, labels = c(0, 4, 8)),
                    noise = gl(2, 3, 6, labels = c("A", "P")))

anova(mlmfit, mlmfit0, X = ~ deg + noise,
      idata = idata, test = "Spherical")
anova(mlmfit, mlmfit0, M = ~ deg + noise, X = ~ noise,
      idata = idata, test = "Spherical" )
anova(mlmfit, mlmfit0, M = ~ deg + noise, X = ~ deg,
      idata = idata, test = "Spherical" )

f <- factor(rep(1:2, 5)) # bogus, just for illustration
mlmfit2 <- update(mlmfit, ~f)
anova(mlmfit2, mlmfit, mlmfit0, X = ~1, test = "Spherical")
anova(mlmfit2, X = ~1, test = "Spherical")
# one-model form, eqiv. to previous

### There seems to be a strong interaction in these data
plot(colMeans(reacttime))



cleanEx()
nameEx("ansari.test")
### * ansari.test

flush(stderr()); flush(stdout())

### Name: ansari.test
### Title: Ansari-Bradley Test
### Aliases: ansari.test ansari.test.default ansari.test.formula
### Keywords: htest

### ** Examples

## Hollander & Wolfe (1973, p. 86f):
## Serum iron determination using Hyland control sera
ramsay <- c(111, 107, 100, 99, 102, 106, 109, 108, 104, 99,
            101, 96, 97, 102, 107, 113, 116, 113, 110, 98)
jung.parekh <- c(107, 108, 106, 98, 105, 103, 110, 105, 104,
            100, 96, 108, 103, 104, 114, 114, 113, 108, 106, 99)
ansari.test(ramsay, jung.parekh)

ansari.test(rnorm(10), rnorm(10, 0, 2), conf.int = TRUE)

## try more points - failed in 2.4.1
ansari.test(rnorm(100), rnorm(100, 0, 2), conf.int = TRUE)



cleanEx()
nameEx("aov")
### * aov

flush(stderr()); flush(stdout())

### Name: aov
### Title: Fit an Analysis of Variance Model
### Aliases: aov print.aov print.aovlist Error
### Keywords: models regression

### ** Examples

## From Venables and Ripley (2002) p.165.

## Set orthogonal contrasts.
op <- options(contrasts = c("contr.helmert", "contr.poly"))
( npk.aov <- aov(yield ~ block + N*P*K, npk) )
coefficients(npk.aov)

## to show the effects of re-ordering terms contrast the two fits
aov(yield ~ block + N * P + K, npk)
aov(terms(yield ~ block + N * P + K, keep.order = TRUE), npk)


## as a test, not particularly sensible statistically
npk.aovE <- aov(yield ~  N*P*K + Error(block), npk)
npk.aovE
summary(npk.aovE)
options(op)  # reset to previous



base::options(contrasts = c(unordered = "contr.treatment",ordered = "contr.poly"))
cleanEx()
nameEx("approxfun")
### * approxfun

flush(stderr()); flush(stdout())

### Name: approxfun
### Title: Interpolation Functions
### Aliases: approx approxfun
### Keywords: arith dplot

### ** Examples

require(graphics)

x <- 1:10
y <- rnorm(10)
par(mfrow = c(2,1))
plot(x, y, main = "approx(.) and approxfun(.)")
points(approx(x, y), col = 2, pch = "*")
points(approx(x, y, method = "constant"), col = 4, pch = "*")

f <- approxfun(x, y)
curve(f(x), 0, 11, col = "green2")
points(x, y)
is.function(fc <- approxfun(x, y, method = "const")) # TRUE
curve(fc(x), 0, 10, col = "darkblue", add = TRUE)
## different extrapolation on left and right side :
plot(approxfun(x, y, rule = 2:1), 0, 11,
     col = "tomato", add = TRUE, lty = 3, lwd = 2)

## Show treatment of 'ties' :

x <- c(2,2:4,4,4,5,5,7,7,7)
y <- c(1:6, 5:4, 3:1)
approx(x, y, xout = x)$y # warning
(ay <- approx(x, y, xout = x, ties = "ordered")$y)
stopifnot(ay == c(2,2,3,6,6,6,4,4,1,1,1))
approx(x, y, xout = x, ties = min)$y
approx(x, y, xout = x, ties = max)$y




graphics::par(get("par.postscript", pos = 'CheckExEnv'))
cleanEx()
nameEx("ar")
### * ar

flush(stderr()); flush(stdout())

### Name: ar
### Title: Fit Autoregressive Models to Time Series
### Aliases: ar ar.burg ar.burg.default ar.burg.mts ar.yw ar.yw.default
###   ar.yw.mts ar.mle print.ar predict.ar
### Keywords: ts

### ** Examples

ar(lh)
ar(lh, method = "burg")
ar(lh, method = "ols")
ar(lh, FALSE, 4) # fit ar(4)

(sunspot.ar <- ar(sunspot.year))
predict(sunspot.ar, n.ahead = 25)
## try the other methods too

ar(ts.union(BJsales, BJsales.lead))
## Burg is quite different here, as is OLS (see ar.ols)
ar(ts.union(BJsales, BJsales.lead), method = "burg")



cleanEx()
nameEx("ar.ols")
### * ar.ols

flush(stderr()); flush(stdout())

### Name: ar.ols
### Title: Fit Autoregressive Models to Time Series by OLS
### Aliases: ar.ols
### Keywords: ts

### ** Examples

ar(lh, method = "burg")
ar.ols(lh)
ar.ols(lh, FALSE, 4) # fit ar(4)

ar.ols(ts.union(BJsales, BJsales.lead))

x <- diff(log(EuStockMarkets))
ar.ols(x, order.max = 6, demean = FALSE, intercept = TRUE)



cleanEx()
nameEx("arima")
### * arima

flush(stderr()); flush(stdout())

### Name: arima
### Title: ARIMA Modelling of Time Series
### Aliases: arima
### Keywords: ts

### ** Examples

arima(lh, order = c(1,0,0))
arima(lh, order = c(3,0,0))
arima(lh, order = c(1,0,1))

arima(lh, order = c(3,0,0), method = "CSS")

arima(USAccDeaths, order = c(0,1,1), seasonal = list(order = c(0,1,1)))
arima(USAccDeaths, order = c(0,1,1), seasonal = list(order = c(0,1,1)),
      method = "CSS") # drops first 13 observations.
# for a model with as few years as this, we want full ML

arima(LakeHuron, order = c(2,0,0), xreg = time(LakeHuron) - 1920)

## presidents contains NAs
## graphs in example(acf) suggest order 1 or 3
require(graphics)
(fit1 <- arima(presidents, c(1, 0, 0)))
nobs(fit1)
tsdiag(fit1)
(fit3 <- arima(presidents, c(3, 0, 0)))  # smaller AIC
tsdiag(fit3)
BIC(fit1, fit3)
## compare a whole set of models; BIC() would choose the smallest
AIC(fit1, arima(presidents, c(2,0,0)),
          arima(presidents, c(2,0,1)), # <- chosen (barely) by AIC
    fit3, arima(presidents, c(3,0,1)))

## An example of ARIMA forecasting:
predict(fit3, 3)



cleanEx()
nameEx("arima.sim")
### * arima.sim

flush(stderr()); flush(stdout())

### Name: arima.sim
### Title: Simulate from an ARIMA Model
### Aliases: arima.sim
### Keywords: ts

### ** Examples

require(graphics)

arima.sim(n = 63, list(ar = c(0.8897, -0.4858), ma = c(-0.2279, 0.2488)),
          sd = sqrt(0.1796))
# mildly long-tailed
arima.sim(n = 63, list(ar = c(0.8897, -0.4858), ma = c(-0.2279, 0.2488)),
          rand.gen = function(n, ...) sqrt(0.1796) * rt(n, df = 5))

# An ARIMA simulation
ts.sim <- arima.sim(list(order = c(1,1,0), ar = 0.7), n = 200)
ts.plot(ts.sim)



cleanEx()
nameEx("arima0")
### * arima0

flush(stderr()); flush(stdout())

### Name: arima0
### Title: ARIMA Modelling of Time Series - Preliminary Version
### Aliases: arima0 print.arima0 predict.arima0
### Keywords: ts

### ** Examples

## Not run: arima0(lh, order = c(1,0,0))
arima0(lh, order = c(3,0,0))
arima0(lh, order = c(1,0,1))
predict(arima0(lh, order = c(3,0,0)), n.ahead = 12)

arima0(lh, order = c(3,0,0), method = "CSS")

# for a model with as few years as this, we want full ML
(fit <- arima0(USAccDeaths, order = c(0,1,1),
               seasonal = list(order=c(0,1,1)), delta = -1))
predict(fit, n.ahead = 6)

arima0(LakeHuron, order = c(2,0,0), xreg = time(LakeHuron)-1920)
## Not run: 
##D ## presidents contains NAs
##D ## graphs in example(acf) suggest order 1 or 3
##D (fit1 <- arima0(presidents, c(1, 0, 0), delta = -1))  # avoid warning
##D tsdiag(fit1)
##D (fit3 <- arima0(presidents, c(3, 0, 0), delta = -1))  # smaller AIC
##D tsdiag(fit3)
## End(Not run)



cleanEx()
nameEx("as.hclust")
### * as.hclust

flush(stderr()); flush(stdout())

### Name: as.hclust
### Title: Convert Objects to Class hclust
### Aliases: as.hclust as.hclust.default as.hclust.twins
### Keywords: multivariate cluster

### ** Examples

x <- matrix(rnorm(30), ncol = 3)
hc <- hclust(dist(x), method = "complete")




cleanEx()
nameEx("asOneSidedFormula")
### * asOneSidedFormula

flush(stderr()); flush(stdout())

### Name: asOneSidedFormula
### Title: Convert to One-Sided Formula
### Aliases: asOneSidedFormula
### Keywords: models

### ** Examples

asOneSidedFormula("age")
asOneSidedFormula(~ age)



cleanEx()
nameEx("ave")
### * ave

flush(stderr()); flush(stdout())

### Name: ave
### Title: Group Averages Over Level Combinations of Factors
### Aliases: ave
### Keywords: univar

### ** Examples

require(graphics)

ave(1:3)  # no grouping -> grand mean

attach(warpbreaks)
ave(breaks, wool)
ave(breaks, tension)
ave(breaks, tension, FUN = function(x) mean(x, trim = 0.1))
plot(breaks, main =
     "ave( Warpbreaks )  for   wool  x  tension  combinations")
lines(ave(breaks, wool, tension              ), type = "s", col = "blue")
lines(ave(breaks, wool, tension, FUN = median), type = "s", col = "green")
legend(40, 70, c("mean", "median"), lty = 1,
      col = c("blue","green"), bg = "gray90")
detach()



cleanEx()
nameEx("bandwidth")
### * bandwidth

flush(stderr()); flush(stdout())

### Name: bandwidth
### Title: Bandwidth Selectors for Kernel Density Estimation
### Aliases: bw.nrd0 bw.nrd bw.ucv bw.bcv bw.SJ
### Keywords: distribution smooth

### ** Examples

require(graphics)

plot(density(precip, n = 1000))
rug(precip)
lines(density(precip, bw = "nrd"), col = 2)
lines(density(precip, bw = "ucv"), col = 3)
lines(density(precip, bw = "bcv"), col = 4)
lines(density(precip, bw = "SJ-ste"), col = 5)
lines(density(precip, bw = "SJ-dpi"), col = 6)
legend(55, 0.035,
       legend = c("nrd0", "nrd", "ucv", "bcv", "SJ-ste", "SJ-dpi"),
       col = 1:6, lty = 1)



cleanEx()
nameEx("bartlett.test")
### * bartlett.test

flush(stderr()); flush(stdout())

### Name: bartlett.test
### Title: Bartlett Test of Homogeneity of Variances
### Aliases: bartlett.test bartlett.test.default bartlett.test.formula
### Keywords: htest

### ** Examples

require(graphics)

plot(count ~ spray, data = InsectSprays)
bartlett.test(InsectSprays$count, InsectSprays$spray)
bartlett.test(count ~ spray, data = InsectSprays)



cleanEx()
nameEx("binom.test")
### * binom.test

flush(stderr()); flush(stdout())

### Name: binom.test
### Title: Exact Binomial Test
### Aliases: binom.test
### Keywords: htest

### ** Examples

## Conover (1971), p. 97f.
## Under (the assumption of) simple Mendelian inheritance, a cross
##  between plants of two particular genotypes produces progeny 1/4 of
##  which are "dwarf" and 3/4 of which are "giant", respectively.
##  In an experiment to determine if this assumption is reasonable, a
##  cross results in progeny having 243 dwarf and 682 giant plants.
##  If "giant" is taken as success, the null hypothesis is that p =
##  3/4 and the alternative that p != 3/4.
binom.test(c(682, 243), p = 3/4)
binom.test(682, 682 + 243, p = 3/4)   # The same.
## => Data are in agreement with the null hypothesis.



cleanEx()
nameEx("biplot.princomp")
### * biplot.princomp

flush(stderr()); flush(stdout())

### Name: biplot.princomp
### Title: Biplot for Principal Components
### Aliases: biplot.princomp biplot.prcomp
### Keywords: multivariate hplot

### ** Examples

require(graphics)
biplot(princomp(USArrests))



cleanEx()
nameEx("birthday")
### * birthday

flush(stderr()); flush(stdout())

### Name: birthday
### Title: Probability of coincidences
### Aliases: qbirthday pbirthday
### Keywords: distribution

### ** Examples

require(graphics)

## the standard version
qbirthday() # 23
## probability of > 2 people with the same birthday
pbirthday(23, coincident = 3)

## examples from Diaconis & Mosteller p. 858.
## 'coincidence' is that husband, wife, daughter all born on the 16th
qbirthday(classes = 30, coincident = 3) # approximately 18
qbirthday(coincident = 4)  # exact value 187
qbirthday(coincident = 10) # exact value 1181

## same 4-digit PIN number
qbirthday(classes = 10^4)

## 0.9 probability of three or more coincident birthdays
qbirthday(coincident = 3, prob = 0.9)

## Chance of 4 or more coincident birthdays in 150 people
pbirthday(150, coincident = 4)

## 100 or more coincident birthdays in 1000 people: very rare
pbirthday(1000, coincident = 100)



cleanEx()
nameEx("box.test")
### * box.test

flush(stderr()); flush(stdout())

### Name: Box.test
### Title: Box-Pierce and Ljung-Box Tests
### Aliases: Box.test
### Keywords: ts

### ** Examples

x <- rnorm (100)
Box.test (x, lag = 1)
Box.test (x, lag = 1, type = "Ljung")



cleanEx()
nameEx("cancor")
### * cancor

flush(stderr()); flush(stdout())

### Name: cancor
### Title: Canonical Correlations
### Aliases: cancor
### Keywords: multivariate

### ** Examples


cleanEx()
nameEx("case.names")
### * case.names

flush(stderr()); flush(stdout())

### Name: case+variable.names
### Title: Case and Variable Names of Fitted Models
### Aliases: case.names case.names.lm variable.names variable.names.lm
### Keywords: regression models

### ** Examples

x <- 1:20
y <-  setNames(x + (x/4 - 2)^3 + rnorm(20, sd = 3),
               paste("O", x, sep = "."))
ww <- rep(1, 20); ww[13] <- 0
summary(lmxy <- lm(y ~ x + I(x^2)+I(x^3) + I((x-10)^2), weights = ww),
        cor = TRUE)
variable.names(lmxy)
variable.names(lmxy, full = TRUE)  # includes the last
case.names(lmxy)
case.names(lmxy, full = TRUE)      # includes the 0-weight case



cleanEx()
nameEx("chisq.test")
### * chisq.test

flush(stderr()); flush(stdout())

### Name: chisq.test
### Title: Pearson's Chi-squared Test for Count Data
### Aliases: chisq.test
### Keywords: htest distribution

### ** Examples


## From Agresti(2007) p.39
M <- as.table(rbind(c(762, 327, 468), c(484, 239, 477)))
dimnames(M) <- list(gender = c("F", "M"),
                    party = c("Democrat","Independent", "Republican"))
(Xsq <- chisq.test(M))  # Prints test summary
Xsq$observed   # observed counts (same as M)
Xsq$expected   # expected counts under the null
Xsq$residuals  # Pearson residuals
Xsq$stdres     # standardized residuals


## Effect of simulating p-values
x <- matrix(c(12, 5, 7, 7), ncol = 2)
chisq.test(x)$p.value           # 0.4233
chisq.test(x, simulate.p.value = TRUE, B = 10000)$p.value
                                # around 0.29!

## Testing for population probabilities
## Case A. Tabulated data
x <- c(A = 20, B = 15, C = 25)
chisq.test(x)
chisq.test(as.table(x))             # the same
x <- c(89,37,30,28,2)
p <- c(40,20,20,15,5)
try(
chisq.test(x, p = p)                # gives an error
)
chisq.test(x, p = p, rescale.p = TRUE)
                                # works
p <- c(0.40,0.20,0.20,0.19,0.01)
                                # Expected count in category 5
                                # is 1.86 < 5 ==> chi square approx.
chisq.test(x, p = p)            #               maybe doubtful, but is ok!
chisq.test(x, p = p, simulate.p.value = TRUE)

## Case B. Raw data
x <- trunc(5 * runif(100))
chisq.test(table(x))            # NOT 'chisq.test(x)'!



cleanEx()
nameEx("cmdscale")
### * cmdscale

flush(stderr()); flush(stdout())

### Name: cmdscale
### Title: Classical (Metric) Multidimensional Scaling
### Aliases: cmdscale
### Keywords: multivariate

### ** Examples

require(graphics)

loc <- cmdscale(eurodist)
x <- loc[, 1]
y <- -loc[, 2] # reflect so North is at the top
## note asp = 1, to ensure Euclidean distances are represented correctly
plot(x, y, type = "n", xlab = "", ylab = "", asp = 1, axes = FALSE,
     main = "cmdscale(eurodist)")
text(x, y, rownames(loc), cex = 0.6)



cleanEx()
nameEx("coef")
### * coef

flush(stderr()); flush(stdout())

### Name: coef
### Title: Extract Model Coefficients
### Aliases: coef coefficients coef.default coef.aov
### Keywords: regression models

### ** Examples

x <- 1:5; coef(lm(c(1:3, 7, 6) ~ x))



cleanEx()
nameEx("complete.cases")
### * complete.cases

flush(stderr()); flush(stdout())

### Name: complete.cases
### Title: Find Complete Cases
### Aliases: complete.cases
### Keywords: NA logic

### ** Examples

x <- airquality[, -1] # x is a regression design matrix
y <- airquality[,  1] # y is the corresponding response

stopifnot(complete.cases(y) != is.na(y))
ok <- complete.cases(x, y)
sum(!ok) # how many are not "ok" ?
x <- x[ok,]
y <- y[ok]



cleanEx()
nameEx("confint")
### * confint

flush(stderr()); flush(stdout())

### Name: confint
### Title: Confidence Intervals for Model Parameters
### Aliases: confint confint.default confint.lm
### Keywords: models

### ** Examples

fit <- lm(100/mpg ~ disp + hp + wt + am, data = mtcars)
confint(fit)
confint(fit, "wt")




cleanEx()
nameEx("constrOptim")
### * constrOptim

flush(stderr()); flush(stdout())

### Name: constrOptim
### Title: Linearly Constrained Optimization
### Aliases: constrOptim
### Keywords: optimize

### ** Examples


cleanEx()
nameEx("contrast")
### * contrast

flush(stderr()); flush(stdout())

### Name: contrast
### Title: (Possibly Sparse) Contrast Matrices
### Aliases: contr.helmert contr.poly contr.sum contr.treatment contr.SAS
### Keywords: design regression array

### ** Examples

(cH <- contr.helmert(4))
apply(cH, 2, sum) # column sums are 0
crossprod(cH) # diagonal -- columns are orthogonal
contr.helmert(4, contrasts = FALSE) # just the 4 x 4 identity matrix

(cT <- contr.treatment(5))
all(crossprod(cT) == diag(4)) # TRUE: even orthonormal

(cT. <- contr.SAS(5))
all(crossprod(cT.) == diag(4)) # TRUE

zapsmall(cP <- contr.poly(3)) # Linear and Quadratic
zapsmall(crossprod(cP), digits = 15) # orthonormal up to fuzz



cleanEx()
nameEx("contrasts")
### * contrasts

flush(stderr()); flush(stdout())

### Name: contrasts
### Title: Get and Set Contrast Matrices
### Aliases: contrasts contrasts<-
### Keywords: design regression

### ** Examples

utils::example(factor)
fff <- ff[, drop = TRUE]  # reduce to 5 levels.
contrasts(fff) # treatment contrasts by default
contrasts(C(fff, sum))
contrasts(fff, contrasts = FALSE) # the 5x5 identity matrix

contrasts(fff) <- contr.sum(5); contrasts(fff)  # set sum contrasts
contrasts(fff, 2) <- contr.sum(5); contrasts(fff)  # set 2 contrasts
# supply 2 contrasts, compute 2 more to make full set of 4.
contrasts(fff) <- contr.sum(5)[, 1:2]; contrasts(fff)



cleanEx()
nameEx("convolve")
### * convolve

flush(stderr()); flush(stdout())

### Name: convolve
### Title: Convolution of Sequences via FFT
### Aliases: convolve
### Keywords: math dplot

### ** Examples

require(graphics)

x <- c(0,0,0,100,0,0,0)
y <- c(0,0,1, 2 ,1,0,0)/4
zapsmall(convolve(x, y))         #  *NOT* what you first thought.
zapsmall(convolve(x, y[3:5], type = "f")) # rather
x <- rnorm(50)
y <- rnorm(50)
# Circular convolution *has* this symmetry:
all.equal(convolve(x, y, conj = FALSE), rev(convolve(rev(y),x)))

n <- length(x <- -20:24)
y <- (x-10)^2/1000 + rnorm(x)/8

Han <- function(y) # Hanning
       convolve(y, c(1,2,1)/4, type = "filter")

plot(x, y, main = "Using  convolve(.) for Hanning filters")
lines(x[-c(1  , n)      ], Han(y), col = "red")
lines(x[-c(1:2, (n-1):n)], Han(Han(y)), lwd = 2, col = "dark blue")



cleanEx()
nameEx("cophenetic")
### * cophenetic

flush(stderr()); flush(stdout())

### Name: cophenetic
### Title: Cophenetic Distances for a Hierarchical Clustering
### Aliases: cophenetic cophenetic.default cophenetic.dendrogram
### Keywords: cluster multivariate

### ** Examples

require(graphics)

d1 <- dist(USArrests)
hc <- hclust(d1, "ave")
d2 <- cophenetic(hc)
cor(d1, d2) # 0.7659

## Example from Sneath & Sokal, Fig. 5-29, p.279
d0 <- c(1,3.8,4.4,5.1, 4,4.2,5, 2.6,5.3, 5.4)
attributes(d0) <- list(Size = 5, diag = TRUE)
class(d0) <- "dist"
names(d0) <- letters[1:5]
d0
utils::str(upgma <- hclust(d0, method = "average"))
plot(upgma, hang = -1)
#
(d.coph <- cophenetic(upgma))
cor(d0, d.coph) # 0.9911



cleanEx()
nameEx("cor")
### * cor

flush(stderr()); flush(stdout())

### Name: cor
### Title: Correlation, Variance and Covariance (Matrices)
### Aliases: var cov cor cov2cor
### Keywords: univar multivariate array

### ** Examples

var(1:10)  # 9.166667

var(1:5, 1:5) # 2.5

## Two simple vectors
cor(1:10, 2:11) # == 1

## Correlation Matrix of Multivariate sample:
(Cl <- cor(longley))
## Graphical Correlation Matrix:
symnum(Cl) # highly correlated

## Spearman's rho  and  Kendall's tau
symnum(clS <- cor(longley, method = "spearman"))
symnum(clK <- cor(longley, method = "kendall"))
## How much do they differ?
i <- lower.tri(Cl)
cor(cbind(P = Cl[i], S = clS[i], K = clK[i]))


## cov2cor() scales a covariance matrix by its diagonal
##           to become the correlation matrix.
cov2cor # see the function definition {and learn ..}
stopifnot(all.equal(Cl, cov2cor(cov(longley))),
          all.equal(cor(longley, method = "kendall"),
            cov2cor(cov(longley, method = "kendall"))))

##--- Missing value treatment:
C1 <- cov(swiss)
range(eigen(C1, only.values = TRUE)$values) # 6.19        1921

## swM := "swiss" with  3 "missing"s :
swM <- swiss
colnames(swM) <- abbreviate(colnames(swiss), min=6)
swM[1,2] <- swM[7,3] <- swM[25,5] <- NA # create 3 "missing"

## Consider all 5 "use" cases :
(C. <- cov(swM)) # use="everything"  quite a few NA's in cov.matrix
try(cov(swM, use = "all")) # Error: missing obs...
C2 <- cov(swM, use = "complete")
stopifnot(identical(C2, cov(swM, use = "na.or.complete")))
range(eigen(C2, only.values = TRUE)$values) # 6.46   1930
C3 <- cov(swM, use = "pairwise")
range(eigen(C3, only.values = TRUE)$values) # 6.19   1938

## Kendall's tau doesn't change much:
symnum(Rc <- cor(swM, method = "kendall", use = "complete"))
symnum(Rp <- cor(swM, method = "kendall", use = "pairwise"))
symnum(R. <- cor(swiss, method = "kendall"))

## "pairwise" is closer componentwise,
summary(abs(c(1 - Rp/R.)))
summary(abs(c(1 - Rc/R.)))

## but "complete" is closer in Eigen space:
EV <- function(m) eigen(m, only.values=TRUE)$values
summary(abs(1 - EV(Rp)/EV(R.)) / abs(1 - EV(Rc)/EV(R.)))



cleanEx()
nameEx("cor.test")
### * cor.test

flush(stderr()); flush(stdout())

### Name: cor.test
### Title: Test for Association/Correlation Between Paired Samples
### Aliases: cor.test cor.test.default cor.test.formula
### Keywords: htest

### ** Examples

## Hollander & Wolfe (1973), p. 187f.
## Assessment of tuna quality.  We compare the Hunter L measure of
##  lightness to the averages of consumer panel scores (recoded as
##  integer values from 1 to 6 and averaged over 80 such values) in
##  9 lots of canned tuna.

x <- c(44.4, 45.9, 41.9, 53.3, 44.7, 44.1, 50.7, 45.2, 60.1)
y <- c( 2.6,  3.1,  2.5,  5.0,  3.6,  4.0,  5.2,  2.8,  3.8)

##  The alternative hypothesis of interest is that the
##  Hunter L value is positively associated with the panel score.

cor.test(x, y, method = "kendall", alternative = "greater")
## => p=0.05972

cor.test(x, y, method = "kendall", alternative = "greater",
         exact = FALSE) # using large sample approximation
## => p=0.04765

## Compare this to
cor.test(x, y, method = "spearm", alternative = "g")
cor.test(x, y,                    alternative = "g")

## Formula interface.
require(graphics)
pairs(USJudgeRatings)
cor.test(~ CONT + INTG, data = USJudgeRatings)



cleanEx()
nameEx("cov.wt")
### * cov.wt

flush(stderr()); flush(stdout())

### Name: cov.wt
### Title: Weighted Covariance Matrices
### Aliases: cov.wt
### Keywords: multivariate

### ** Examples

 (xy <- cbind(x = 1:10, y = c(1:3, 8:5, 8:10)))
 w1 <- c(0,0,0,1,1,1,1,1,0,0)
 cov.wt(xy, wt = w1) # i.e. method = "unbiased"
 cov.wt(xy, wt = w1, method = "ML", cor = TRUE)



cleanEx()
nameEx("cpgram")
### * cpgram

flush(stderr()); flush(stdout())

### Name: cpgram
### Title: Plot Cumulative Periodogram
### Aliases: cpgram
### Keywords: ts hplot

### ** Examples

require(graphics)

par(pty = "s", mfrow = c(1,2))
cpgram(lh)
lh.ar <- ar(lh, order.max = 9)
cpgram(lh.ar$resid, main = "AR(3) fit to lh")

cpgram(ldeaths)



graphics::par(get("par.postscript", pos = 'CheckExEnv'))
cleanEx()
nameEx("cutree")
### * cutree

flush(stderr()); flush(stdout())

### Name: cutree
### Title: Cut a Tree into Groups of Data
### Aliases: cutree
### Keywords: multivariate cluster

### ** Examples

hc <- hclust(dist(USArrests))

cutree(hc, k = 1:5) #k = 1 is trivial
cutree(hc, h = 250)

## Compare the 2 and 4 grouping:
g24 <- cutree(hc, k = c(2,4))
table(grp2 = g24[,"2"], grp4 = g24[,"4"])



cleanEx()
nameEx("decompose")
### * decompose

flush(stderr()); flush(stdout())

### Name: decompose
### Title: Classical Seasonal Decomposition by Moving Averages
### Aliases: decompose plot.decomposed.ts
### Keywords: ts

### ** Examples

require(graphics)

m <- decompose(co2)
m$figure
plot(m)

## example taken from Kendall/Stuart
x <- c(-50, 175, 149, 214, 247, 237, 225, 329, 729, 809,
       530, 489, 540, 457, 195, 176, 337, 239, 128, 102, 232, 429, 3,
       98, 43, -141, -77, -13, 125, 361, -45, 184)
x <- ts(x, start = c(1951, 1), end = c(1958, 4), frequency = 4)
m <- decompose(x)
## seasonal figure: 6.25, 8.62, -8.84, -6.03
round(decompose(x)$figure / 10, 2)



cleanEx()
nameEx("delete.response")
### * delete.response

flush(stderr()); flush(stdout())

### Name: delete.response
### Title: Modify Terms Objects
### Aliases: reformulate drop.terms delete.response [.terms
### Keywords: programming

### ** Examples

ff <- y ~ z + x + w
tt <- terms(ff)
tt
delete.response(tt)
drop.terms(tt, 2:3, keep.response = TRUE)
tt[-1]
tt[2:3]
reformulate(attr(tt, "term.labels"))

## keep LHS :
reformulate("x*w", ff[[2]])
fS <- surv(ft, case) ~ a + b
reformulate(c("a", "b*f"), fS[[2]])

## using non-syntactic names:
reformulate(c("`P/E`", "`% Growth`"), response = as.name("+-"))

stopifnot(identical(      ~ var, reformulate("var")),
          identical(~ a + b + c, reformulate(letters[1:3])),
          identical(  y ~ a + b, reformulate(letters[1:2], "y"))
         )



cleanEx()
nameEx("dendrapply")
### * dendrapply

flush(stderr()); flush(stdout())

### Name: dendrapply
### Title: Apply a Function to All Nodes of a Dendrogram
### Aliases: dendrapply
### Keywords: iteration

### ** Examples

require(graphics)

## a smallish simple dendrogram
dhc <- as.dendrogram(hc <- hclust(dist(USArrests), "ave"))
(dhc21 <- dhc[[2]][[1]])

## too simple:
dendrapply(dhc21, function(n) utils::str(attributes(n)))

## toy example to set colored leaf labels :
local({
  colLab <<- function(n) {
      if(is.leaf(n)) {
        a <- attributes(n)
        i <<- i+1
        attr(n, "nodePar") <-
            c(a$nodePar, list(lab.col = mycols[i], lab.font = i%%3))
      }
      n
  }
  mycols <- grDevices::rainbow(attr(dhc21,"members"))
  i <- 0
 })
dL <- dendrapply(dhc21, colLab)
op <- par(mfrow = 2:1)
 plot(dhc21)
 plot(dL) ## --> colored labels!
par(op)



graphics::par(get("par.postscript", pos = 'CheckExEnv'))
cleanEx()
nameEx("dendrogram")
### * dendrogram

flush(stderr()); flush(stdout())

### Name: dendrogram
### Title: General Tree Structures
### Aliases: dendrogram as.dendrogram as.dendrogram.dendrogram
###   as.dendrogram.hclust as.hclust.dendrogram cut.dendrogram
###   [[.dendrogram merge.dendrogram nobs.dendrogram plot.dendrogram
###   print.dendrogram rev.dendrogram str.dendrogram is.leaf
### Keywords: multivariate tree hplot

### ** Examples

require(graphics); require(utils)

hc <- hclust(dist(USArrests), "ave")
(dend1 <- as.dendrogram(hc)) # "print()" method
str(dend1)          # "str()" method
str(dend1, max = 2, last.str =  "'") # only the first two sub-levels
oo <- options(str.dendrogram.last = "\\") # yet another possibility
str(dend1, max = 2) # only the first two sub-levels
options(oo)  # .. resetting them

op <- par(mfrow =  c(2,2), mar = c(5,2,1,4))
plot(dend1)
## "triangle" type and show inner nodes:
plot(dend1, nodePar = list(pch = c(1,NA), cex = 0.8, lab.cex = 0.8),
      type = "t", center = TRUE)
plot(dend1, edgePar = list(col = 1:2, lty = 2:3),
     dLeaf = 1, edge.root = TRUE)
plot(dend1, nodePar = list(pch = 2:1, cex = .4*2:1, col = 2:3),
     horiz = TRUE)

## simple test for as.hclust() as the inverse of as.dendrogram():
stopifnot(identical(as.hclust(dend1)[1:4], hc[1:4]))

dend2 <- cut(dend1, h = 70)
plot(dend2$upper)
## leaves are wrong horizontally:
plot(dend2$upper, nodePar = list(pch = c(1,7), col = 2:1))
##  dend2$lower is *NOT* a dendrogram, but a list of .. :
plot(dend2$lower[[3]], nodePar = list(col = 4), horiz = TRUE, type = "tr")
## "inner" and "leaf" edges in different type & color :
plot(dend2$lower[[2]], nodePar = list(col = 1),   # non empty list
     edgePar = list(lty = 1:2, col = 2:1), edge.root = TRUE)
par(op)
d3 <- dend2$lower[[2]][[2]][[1]]
stopifnot(identical(d3, dend2$lower[[2]][[c(2,1)]]))
str(d3, last.str = "'")

## to peek at the inner structure "if you must", use '[..]' indexing :
str(d3[2][[1]]) ## or the full
str(d3[])

## merge() to join dendrograms:
(d13 <- merge(dend2$lower[[1]], dend2$lower[[3]]))
## merge() all parts back (using default 'height' instead of original one):
den.1 <- Reduce(merge, dend2$lower)
## or merge() all four parts at same height --> 4 branches (!)
d. <- merge(dend2$lower[[1]], dend2$lower[[2]], dend2$lower[[3]],
            dend2$lower[[4]])
## (with a warning) or the same using  do.call :
stopifnot(identical(d., do.call(merge, dend2$lower)))
plot(d., main = "merge(d1, d2, d3, d4)  |->  dendrogram with a 4-split")

## "Zoom" in to the first dendrogram :
plot(dend1, xlim = c(1,20), ylim = c(1,50))

nP <- list(col = 3:2, cex = c(2.0, 0.75), pch =  21:22,
           bg =  c("light blue", "pink"),
           lab.cex = 0.75, lab.col = "tomato")
plot(d3, nodePar= nP, edgePar = list(col = "gray", lwd = 2), horiz = TRUE)
addE <- function(n) {
      if(!is.leaf(n)) {
        attr(n, "edgePar") <- list(p.col = "plum")
        attr(n, "edgetext") <- paste(attr(n,"members"),"members")
      }
      n
}
d3e <- dendrapply(d3, addE)
plot(d3e, nodePar =  nP)
plot(d3e, nodePar =  nP, leaflab = "textlike")




graphics::par(get("par.postscript", pos = 'CheckExEnv'))
cleanEx()
nameEx("density")
### * density

flush(stderr()); flush(stdout())

### Name: density
### Title: Kernel Density Estimation
### Aliases: density density.default
### Keywords: distribution smooth

### ** Examples

require(graphics)

plot(density(c(-20, rep(0,98), 20)), xlim = c(-4, 4))  # IQR = 0

# The Old Faithful geyser data
d <- density(faithful$eruptions, bw = "sj")
d
plot(d)

plot(d, type = "n")
polygon(d, col = "wheat")

## Missing values:
x <- xx <- faithful$eruptions
x[i.out <- sample(length(x), 10)] <- NA
doR <- density(x, bw = 0.15, na.rm = TRUE)
lines(doR, col = "blue")
points(xx[i.out], rep(0.01, 10))

## Weighted observations:
fe <- sort(faithful$eruptions) # has quite a few non-unique values
## use 'counts / n' as weights:
dw <- density(unique(fe), weights = table(fe)/length(fe), bw = d$bw)
utils::str(dw) ## smaller n: only 126, but identical estimate:
stopifnot(all.equal(d[1:3], dw[1:3]))

## simulation from a density() fit:
# a kernel density fit is an equally-weighted mixture.
fit <- density(xx)
N <- 1e6
x.new <- rnorm(N, sample(xx, size = N, replace = TRUE), fit$bw)
plot(fit)
lines(density(x.new), col = "blue")


(kernels <- eval(formals(density.default)$kernel))

## show the kernels in the R parametrization
plot (density(0, bw = 1), xlab = "",
      main = "R's density() kernels with bw = 1")
for(i in 2:length(kernels))
   lines(density(0, bw = 1, kernel =  kernels[i]), col = i)
legend(1.5,.4, legend = kernels, col = seq(kernels),
       lty = 1, cex = .8, y.intersp = 1)

## show the kernels in the S parametrization
plot(density(0, from = -1.2, to = 1.2, width = 2, kernel = "gaussian"),
     type = "l", ylim = c(0, 1), xlab = "",
     main = "R's density() kernels with width = 1")
for(i in 2:length(kernels))
   lines(density(0, width = 2, kernel =  kernels[i]), col = i)
legend(0.6, 1.0, legend = kernels, col = seq(kernels), lty = 1)

##-------- Semi-advanced theoretic from here on -------------

(RKs <- cbind(sapply(kernels,
                     function(k) density(kernel = k, give.Rkern = TRUE))))
100*round(RKs["epanechnikov",]/RKs, 4) ## Efficiencies

bw <- bw.SJ(precip) ## sensible automatic choice
plot(density(precip, bw = bw),
     main = "same sd bandwidths, 7 different kernels")
for(i in 2:length(kernels))
   lines(density(precip, bw = bw, kernel = kernels[i]), col = i)

## Bandwidth Adjustment for "Exactly Equivalent Kernels"
h.f <- sapply(kernels, function(k)density(kernel = k, give.Rkern = TRUE))
(h.f <- (h.f["gaussian"] / h.f)^ .2)
## -> 1, 1.01, .995, 1.007,... close to 1 => adjustment barely visible..

plot(density(precip, bw = bw),
     main = "equivalent bandwidths, 7 different kernels")
for(i in 2:length(kernels))
   lines(density(precip, bw = bw, adjust = h.f[i], kernel = kernels[i]),
         col = i)
legend(55, 0.035, legend = kernels, col = seq(kernels), lty = 1)



cleanEx()
nameEx("deriv")
### * deriv

flush(stderr()); flush(stdout())

### Name: deriv
### Title: Symbolic and Algorithmic Derivatives of Simple Expressions
### Aliases: D deriv deriv.default deriv.formula deriv3 deriv3.default
###   deriv3.formula
### Keywords: math nonlinear

### ** Examples

## formula argument :
dx2x <- deriv(~ x^2, "x") ; dx2x
## Not run: 
##D expression({
##D          .value <- x^2
##D          .grad <- array(0, c(length(.value), 1), list(NULL, c("x")))
##D          .grad[, "x"] <- 2 * x
##D          attr(.value, "gradient") <- .grad
##D          .value
##D })
## End(Not run)
mode(dx2x)
x <- -1:2
eval(dx2x)

## Something 'tougher':
trig.exp <- expression(sin(cos(x + y^2)))
( D.sc <- D(trig.exp, "x") )
all.equal(D(trig.exp[[1]], "x"), D.sc)

( dxy <- deriv(trig.exp, c("x", "y")) )
y <- 1
eval(dxy)
eval(D.sc)

## function returned:
deriv((y ~ sin(cos(x) * y)), c("x","y"), func = TRUE)

## function with defaulted arguments:
(fx <- deriv(y ~ b0 + b1 * 2^(-x/th), c("b0", "b1", "th"),
             function(b0, b1, th, x = 1:7){} ) )
fx(2, 3, 4)

## First derivative

D(expression(x^2), "x")
stopifnot(D(as.name("x"), "x") == 1)

## Higher derivatives
deriv3(y ~ b0 + b1 * 2^(-x/th), c("b0", "b1", "th"),
     c("b0", "b1", "th", "x") )

## Higher derivatives:
DD <- function(expr, name, order = 1) {
   if(order < 1) stop("'order' must be >= 1")
   if(order == 1) D(expr, name)
   else DD(D(expr, name), name, order - 1)
}
DD(expression(sin(x^2)), "x", 3)
## showing the limits of the internal "simplify()" :
## Not run: 
##D -sin(x^2) * (2 * x) * 2 + ((cos(x^2) * (2 * x) * (2 * x) + sin(x^2) *
##D     2) * (2 * x) + sin(x^2) * (2 * x) * 2)
## End(Not run)

## New (R 3.4.0, 2017):
D(quote(log1p(x^2)), "x") ## log1p(x) = log(1 + x)
stopifnot(identical(
       D(quote(log1p(x^2)), "x"),
       D(quote(log(1+x^2)), "x")))
D(quote(expm1(x^2)), "x") ## expm1(x) = exp(x) - 1
stopifnot(identical(
       D(quote(expm1(x^2)), "x") -> Dex1,
       D(quote(exp(x^2)-1), "x")),
       identical(Dex1, quote(exp(x^2) * (2 * x))))

D(quote(sinpi(x^2)), "x") ## sinpi(x) = sin(pi*x)
D(quote(cospi(x^2)), "x") ## cospi(x) = cos(pi*x)
D(quote(tanpi(x^2)), "x") ## tanpi(x) = tan(pi*x)

stopifnot(identical(D(quote(log2 (x^2)), "x"),
                    quote(2 * x/(x^2 * log(2)))),
          identical(D(quote(log10(x^2)), "x"),
                    quote(2 * x/(x^2 * log(10)))))




cleanEx()
nameEx("diffinv")
### * diffinv

flush(stderr()); flush(stdout())

### Name: diffinv
### Title: Discrete Integration: Inverse of Differencing
### Aliases: diffinv diffinv.default diffinv.ts
### Keywords: ts

### ** Examples

s <- 1:10
d <- diff(s)
diffinv(d, xi = 1)



cleanEx()
nameEx("dist")
### * dist

flush(stderr()); flush(stdout())

### Name: dist
### Title: Distance Matrix Computation
### Aliases: dist print.dist format.dist labels.dist as.matrix.dist as.dist
###   as.dist.default
### Keywords: multivariate cluster

### ** Examples

require(graphics)

x <- matrix(rnorm(100), nrow = 5)
dist(x)
dist(x, diag = TRUE)
dist(x, upper = TRUE)
m <- as.matrix(dist(x))
d <- as.dist(m)
stopifnot(d == dist(x))

## Use correlations between variables "as distance"
dd <- as.dist((1 - cor(USJudgeRatings))/2)
round(1000 * dd) # (prints more nicely)
plot(hclust(dd)) # to see a dendrogram of clustered variables

## example of binary and canberra distances.
x <- c(0, 0, 1, 1, 1, 1)
y <- c(1, 0, 1, 1, 0, 1)
dist(rbind(x, y), method = "binary")
## answer 0.4 = 2/5
dist(rbind(x, y), method = "canberra")
## answer 2 * (6/5)

## To find the names
labels(eurodist)

## Examples involving "Inf" :
## 1)
x[6] <- Inf
(m2 <- rbind(x, y))
dist(m2, method = "binary")   # warning, answer 0.5 = 2/4
## These all give "Inf":
stopifnot(Inf == dist(m2, method =  "euclidean"),
          Inf == dist(m2, method =  "maximum"),
          Inf == dist(m2, method =  "manhattan"))
##  "Inf" is same as very large number:
x1 <- x; x1[6] <- 1e100
stopifnot(dist(cbind(x, y), method = "canberra") ==
    print(dist(cbind(x1, y), method = "canberra")))

## 2)
y[6] <- Inf #-> 6-th pair is excluded
dist(rbind(x, y), method = "binary"  )   # warning; 0.5
dist(rbind(x, y), method = "canberra"  ) # 3
dist(rbind(x, y), method = "maximum")    # 1
dist(rbind(x, y), method = "manhattan")  # 2.4



cleanEx()
nameEx("dummy.coef")
### * dummy.coef

flush(stderr()); flush(stdout())

### Name: dummy.coef
### Title: Extract Coefficients in Original Coding
### Aliases: dummy.coef dummy.coef.lm dummy.coef.aovlist
### Keywords: models

### ** Examples

options(contrasts = c("contr.helmert", "contr.poly"))
## From Venables and Ripley (2002) p.165.
npk.aov <- aov(yield ~ block + N*P*K, npk)
dummy.coef(npk.aov)

npk.aovE <- aov(yield ~  N*P*K + Error(block), npk)
dummy.coef(npk.aovE)



base::options(contrasts = c(unordered = "contr.treatment",ordered = "contr.poly"))
cleanEx()
nameEx("ecdf")
### * ecdf

flush(stderr()); flush(stdout())

### Name: ecdf
### Title: Empirical Cumulative Distribution Function
### Aliases: ecdf plot.ecdf print.ecdf summary.ecdf quantile.ecdf
### Keywords: dplot hplot

### ** Examples

##-- Simple didactical  ecdf  example :
x <- rnorm(12)
Fn <- ecdf(x)
Fn     # a *function*
Fn(x)  # returns the percentiles for x
tt <- seq(-2, 2, by = 0.1)
12 * Fn(tt) # Fn is a 'simple' function {with values k/12}
summary(Fn)
##--> see below for graphics
knots(Fn)  # the unique data values {12 of them if there were no ties}

y <- round(rnorm(12), 1); y[3] <- y[1]
Fn12 <- ecdf(y)
Fn12
knots(Fn12) # unique values (always less than 12!)
summary(Fn12)
summary.stepfun(Fn12)

## Advanced: What's inside the function closure?
ls(environment(Fn12))
##[1] "f"  "method"  "n"  "x"  "y"  "yleft"  "yright"
utils::ls.str(environment(Fn12))
stopifnot(all.equal(quantile(Fn12), quantile(y)))

###----------------- Plotting --------------------------
require(graphics)

op <- par(mfrow = c(3, 1), mgp = c(1.5, 0.8, 0), mar =  .1+c(3,3,2,1))

F10 <- ecdf(rnorm(10))
summary(F10)

plot(F10)
plot(F10, verticals = TRUE, do.points = FALSE)

plot(Fn12 , lwd = 2) ; mtext("lwd = 2", adj = 1)
xx <- unique(sort(c(seq(-3, 2, length = 201), knots(Fn12))))
lines(xx, Fn12(xx), col = "blue")
abline(v = knots(Fn12), lty = 2, col = "gray70")

plot(xx, Fn12(xx), type = "o", cex = .1)  #- plot.default {ugly}
plot(Fn12, col.hor = "red", add =  TRUE)  #- plot method
abline(v = knots(Fn12), lty = 2, col = "gray70")
## luxury plot
plot(Fn12, verticals = TRUE, col.points = "blue",
     col.hor = "red", col.vert = "bisque")

##-- this works too (automatic call to  ecdf(.)):
plot.ecdf(rnorm(24))
title("via  simple  plot.ecdf(x)", adj = 1)

par(op)



graphics::par(get("par.postscript", pos = 'CheckExEnv'))
cleanEx()
nameEx("eff.aovlist")
### * eff.aovlist

flush(stderr()); flush(stdout())

### Name: eff.aovlist
### Title: Compute Efficiencies of Multistratum Analysis of Variance
### Aliases: eff.aovlist
### Keywords: models

### ** Examples

## An example from Yates (1932),
## a 2^3 design in 2 blocks replicated 4 times

Block <- gl(8, 4)
A <- factor(c(0,1,0,1,0,1,0,1,0,1,0,1,0,1,0,1,0,1,0,1,
              0,1,0,1,0,1,0,1,0,1,0,1))
B <- factor(c(0,0,1,1,0,0,1,1,0,1,0,1,1,0,1,0,0,0,1,1,
              0,0,1,1,0,0,1,1,0,0,1,1))
C <- factor(c(0,1,1,0,1,0,0,1,0,0,1,1,0,0,1,1,0,1,0,1,
              1,0,1,0,0,0,1,1,1,1,0,0))
Yield <- c(101, 373, 398, 291, 312, 106, 265, 450, 106, 306, 324, 449,
           272, 89, 407, 338, 87, 324, 279, 471, 323, 128, 423, 334,
           131, 103, 445, 437, 324, 361, 302, 272)
aovdat <- data.frame(Block, A, B, C, Yield)

old <- getOption("contrasts")
options(contrasts = c("contr.helmert", "contr.poly"))
(fit <- aov(Yield ~ A*B*C + Error(Block), data = aovdat))
eff.aovlist(fit)
options(contrasts = old)



base::options(contrasts = c(unordered = "contr.treatment",ordered = "contr.poly"))
cleanEx()
nameEx("effects")
### * effects

flush(stderr()); flush(stdout())

### Name: effects
### Title: Effects from Fitted Model
### Aliases: effects effects.lm effects.glm
### Keywords: models regression

### ** Examples

y <- c(1:3, 7, 5)
x <- c(1:3, 6:7)
( ee <- effects(lm(y ~ x)) )
c( round(ee - effects(lm(y+10 ~ I(x-3.8))), 3) )
# just the first is different



cleanEx()
nameEx("embed")
### * embed

flush(stderr()); flush(stdout())

### Name: embed
### Title: Embedding a Time Series
### Aliases: embed
### Keywords: ts

### ** Examples

x <- 1:10
embed (x, 3)



cleanEx()
nameEx("expand.model.frame")
### * expand.model.frame

flush(stderr()); flush(stdout())

### Name: expand.model.frame
### Title: Add new variables to a model frame
### Aliases: expand.model.frame
### Keywords: manip regression

### ** Examples

model <- lm(log(Volume) ~ log(Girth) + log(Height), data = trees)
expand.model.frame(model, ~ Girth) # prints data.frame like

dd <- data.frame(x = 1:5, y = rnorm(5), z = c(1,2,NA,4,5))
model <- glm(y ~ x, data = dd, subset = 1:4, na.action = na.omit)
expand.model.frame(model, "z", na.expand = FALSE) # = default
expand.model.frame(model, "z", na.expand = TRUE)



cleanEx()
nameEx("extractAIC")
### * extractAIC

flush(stderr()); flush(stdout())

### Name: extractAIC
### Title: Extract AIC from a Fitted Model
### Aliases: extractAIC
### Keywords: models

### ** Examples


cleanEx()
nameEx("factanal")
### * factanal

flush(stderr()); flush(stdout())

### Name: factanal
### Title: Factor Analysis
### Aliases: factanal
### Keywords: multivariate

### ** Examples

# A little demonstration, v2 is just v1 with noise,
# and same for v4 vs. v3 and v6 vs. v5
# Last four cases are there to add noise
# and introduce a positive manifold (g factor)
v1 <- c(1,1,1,1,1,1,1,1,1,1,3,3,3,3,3,4,5,6)
v2 <- c(1,2,1,1,1,1,2,1,2,1,3,4,3,3,3,4,6,5)
v3 <- c(3,3,3,3,3,1,1,1,1,1,1,1,1,1,1,5,4,6)
v4 <- c(3,3,4,3,3,1,1,2,1,1,1,1,2,1,1,5,6,4)
v5 <- c(1,1,1,1,1,3,3,3,3,3,1,1,1,1,1,6,4,5)
v6 <- c(1,1,1,2,1,3,3,3,4,3,1,1,1,2,1,6,5,4)
m1 <- cbind(v1,v2,v3,v4,v5,v6)
cor(m1)
factanal(m1, factors = 3) # varimax is the default
# The following shows the g factor as PC1

## formula interface
factanal(~v1+v2+v3+v4+v5+v6, factors = 3,
         scores = "Bartlett")$scores



cleanEx()
nameEx("factor.scope")
### * factor.scope

flush(stderr()); flush(stdout())

### Name: factor.scope
### Title: Compute Allowed Changes in Adding to or Dropping from a Formula
### Aliases: add.scope drop.scope factor.scope
### Keywords: models

### ** Examples

add.scope( ~ a + b + c + a:b,  ~ (a + b + c)^3)
# [1] "a:c" "b:c"
drop.scope( ~ a + b + c + a:b)
# [1] "c"   "a:b"



cleanEx()
nameEx("family")
### * family

flush(stderr()); flush(stdout())

### Name: family
### Title: Family Objects for Models
### Aliases: family binomial gaussian Gamma inverse.gaussian poisson quasi
###   quasibinomial quasipoisson
### Keywords: models

### ** Examples

require(utils) # for str

nf <- gaussian()  # Normal family
nf
str(nf)

gf <- Gamma()
gf
str(gf)
gf$linkinv
gf$variance(-3:4) #- == (.)^2


## quasipoisson. compare with example(glm)
counts <- c(18,17,15,20,10,20,25,13,12)
outcome <- gl(3,1,9)
treatment <- gl(3,3)
d.AD <- data.frame(treatment, outcome, counts)
glm.qD93 <- glm(counts ~ outcome + treatment, family = quasipoisson())

## Example of user-specified link, a logit model for p^days
## See Shaffer, T.  2004. Auk 121(2): 526-540.
logexp <- function(days = 1)
{
    linkfun <- function(mu) qlogis(mu^(1/days))
    linkinv <- function(eta) plogis(eta)^days
    mu.eta <- function(eta) days * plogis(eta)^(days-1) * binomial()$mu_eta
    valideta <- function(eta) TRUE
    link <- paste0("logexp(", days, ")")
    structure(list(linkfun = linkfun, linkinv = linkinv,
                   mu.eta = mu.eta, valideta = valideta, name = link),
              class = "link-glm")
}
binomial(logexp(3))
## in practice this would be used with a vector of 'days', in
## which case use an offset of 0 in the corresponding formula
## to get the null deviance right.

## Binomial with identity link: often not a good idea.
## Not run: binomial(link = make.link("identity"))

## tests of quasi
x <- rnorm(100)
y <- rpois(100, exp(1+x))
glm(y ~ x, family = quasi(variance = "mu", link = "log"))
# which is the same as
glm(y ~ x, family = poisson)
glm(y ~ x, family = quasi(variance = "mu^2", link = "log"))
## Not run: glm(y ~ x, family = quasi(variance = "mu^3", link = "log")) # fails
y <- rbinom(100, 1, plogis(x))
# needs to set a starting value for the next fit
glm(y ~ x, family = quasi(variance = "mu(1-mu)", link = "logit"), start = c(0,1))



cleanEx()
nameEx("fft")
### * fft

flush(stderr()); flush(stdout())

### Name: fft
### Title: Fast Discrete Fourier Transform (FFT)
### Aliases: fft mvfft
### Keywords: math dplot

### ** Examples

x <- 1:4
fft(x)
fft(fft(x), inverse = TRUE)/length(x)

## Slow Discrete Fourier Transform (DFT) - e.g., for checking the formula
fft0 <- function(z, inverse=FALSE) {
  n <- length(z)
  if(n == 0) return(z)
  k <- 0:(n-1)
  ff <- (if(inverse) 1 else -1) * 2*pi * 1i * k/n
  vapply(1:n, function(h) sum(z * exp(ff*(h-1))), complex(1))
}

relD <- function(x,y) 2* abs(x - y) / abs(x + y)
n <- 2^8
z <- complex(n, rnorm(n), rnorm(n))


cleanEx()
nameEx("filter")
### * filter

flush(stderr()); flush(stdout())

### Name: filter
### Title: Linear Filtering on a Time Series
### Aliases: filter
### Keywords: ts

### ** Examples

x <- 1:100
filter(x, rep(1, 3))
filter(x, rep(1, 3), sides = 1)
filter(x, rep(1, 3), sides = 1, circular = TRUE)

filter(presidents, rep(1, 3))



cleanEx()
nameEx("fisher.test")
### * fisher.test

flush(stderr()); flush(stdout())

### Name: fisher.test
### Title: Fisher's Exact Test for Count Data
### Aliases: fisher.test
### Keywords: htest

### ** Examples

## Agresti (1990, p. 61f; 2002, p. 91) Fisher's Tea Drinker
## A British woman claimed to be able to distinguish whether milk or
##  tea was added to the cup first.  To test, she was given 8 cups of
##  tea, in four of which milk was added first.  The null hypothesis
##  is that there is no association between the true order of pouring
##  and the woman's guess, the alternative that there is a positive
##  association (that the odds ratio is greater than 1).
TeaTasting <-
matrix(c(3, 1, 1, 3),
       nrow = 2,
       dimnames = list(Guess = c("Milk", "Tea"),
                       Truth = c("Milk", "Tea")))
fisher.test(TeaTasting, alternative = "greater")
## => p = 0.2429, association could not be established

## Fisher (1962, 1970), Criminal convictions of like-sex twins
Convictions <- matrix(c(2, 10, 15, 3), nrow = 2,
	              dimnames =
	       list(c("Dizygotic", "Monozygotic"),
		    c("Convicted", "Not convicted")))
Convictions
fisher.test(Convictions, alternative = "less")
fisher.test(Convictions, conf.int = FALSE)
fisher.test(Convictions, conf.level = 0.95)$conf.int
fisher.test(Convictions, conf.level = 0.99)$conf.int

## A r x c table  Agresti (2002, p. 57) Job Satisfaction
Job <- matrix(c(1,2,1,0, 3,3,6,1, 10,10,14,9, 6,7,12,11), 4, 4,
           dimnames = list(income = c("< 15k", "15-25k", "25-40k", "> 40k"),
                     satisfaction = c("VeryD", "LittleD", "ModerateS", "VeryS")))
fisher.test(Job) # 0.7827
fisher.test(Job, simulate.p.value = TRUE, B = 1e5) # also close to 0.78

## 6th example in Mehta & Patel's JASA paper
MP6 <- rbind(
        c(1,2,2,1,1,0,1),
        c(2,0,0,2,3,0,0),
        c(0,1,1,1,2,7,3),
        c(1,1,2,0,0,0,1),
        c(0,1,1,1,1,0,0))
fisher.test(MP6)
# Exactly the same p-value, as Cochran's conditions are never met:
fisher.test(MP6, hybrid=TRUE)



cleanEx()
nameEx("fivenum")
### * fivenum

flush(stderr()); flush(stdout())

### Name: fivenum
### Title: Tukey Five-Number Summaries
### Aliases: fivenum
### Keywords: univar robust distribution

### ** Examples

fivenum(c(rnorm(100), -1:1/0))



cleanEx()
nameEx("fligner.test")
### * fligner.test

flush(stderr()); flush(stdout())

### Name: fligner.test
### Title: Fligner-Killeen Test of Homogeneity of Variances
### Aliases: fligner.test fligner.test.default fligner.test.formula
### Keywords: htest

### ** Examples

require(graphics)

plot(count ~ spray, data = InsectSprays)
fligner.test(InsectSprays$count, InsectSprays$spray)
fligner.test(count ~ spray, data = InsectSprays)
## Compare this to bartlett.test()



cleanEx()
nameEx("formula")
### * formula

flush(stderr()); flush(stdout())

### Name: formula
### Title: Model Formulae
### Aliases: formula formula.default formula.formula formula.terms
###   formula.data.frame as.formula print.formula [.formula
### Keywords: models

### ** Examples

class(fo <- y ~ x1*x2) # "formula"
fo
typeof(fo)  # R internal : "language"
terms(fo)

environment(fo)
environment(as.formula("y ~ x"))
environment(as.formula("y ~ x", env = new.env()))


## Create a formula for a model with a large number of variables:
xnam <- paste0("x", 1:25)
(fmla <- as.formula(paste("y ~ ", paste(xnam, collapse= "+"))))



cleanEx()
nameEx("formula.nls")
### * formula.nls

flush(stderr()); flush(stdout())

### Name: formula.nls
### Title: Extract Model Formula from nls Object
### Aliases: formula.nls
### Keywords: models

### ** Examples

fm1 <- nls(circumference ~ A/(1+exp((B-age)/C)), Orange,
           start = list(A = 160, B = 700, C = 350))
formula(fm1)



cleanEx()
nameEx("friedman.test")
### * friedman.test

flush(stderr()); flush(stdout())

### Name: friedman.test
### Title: Friedman Rank Sum Test
### Aliases: friedman.test friedman.test.default friedman.test.formula
### Keywords: htest

### ** Examples

## Hollander & Wolfe (1973), p. 140ff.
## Comparison of three methods ("round out", "narrow angle", and
##  "wide angle") for rounding first base.  For each of 18 players
##  and the three method, the average time of two runs from a point on
##  the first base line 35ft from home plate to a point 15ft short of
##  second base is recorded.
RoundingTimes <-
matrix(c(5.40, 5.50, 5.55,
         5.85, 5.70, 5.75,
         5.20, 5.60, 5.50,
         5.55, 5.50, 5.40,
         5.90, 5.85, 5.70,
         5.45, 5.55, 5.60,
         5.40, 5.40, 5.35,
         5.45, 5.50, 5.35,
         5.25, 5.15, 5.00,
         5.85, 5.80, 5.70,
         5.25, 5.20, 5.10,
         5.65, 5.55, 5.45,
         5.60, 5.35, 5.45,
         5.05, 5.00, 4.95,
         5.50, 5.50, 5.40,
         5.45, 5.55, 5.50,
         5.55, 5.55, 5.35,
         5.45, 5.50, 5.55,
         5.50, 5.45, 5.25,
         5.65, 5.60, 5.40,
         5.70, 5.65, 5.55,
         6.30, 6.30, 6.25),
       nrow = 22,
       byrow = TRUE,
       dimnames = list(1 : 22,
                       c("Round Out", "Narrow Angle", "Wide Angle")))
friedman.test(RoundingTimes)
## => strong evidence against the null that the methods are equivalent
##    with respect to speed

wb <- aggregate(warpbreaks$breaks,
                by = list(w = warpbreaks$wool,
                          t = warpbreaks$tension),
                FUN = mean)
wb
friedman.test(wb$x, wb$w, wb$t)
friedman.test(x ~ w | t, data = wb)



cleanEx()
nameEx("ftable")
### * ftable

flush(stderr()); flush(stdout())

### Name: ftable
### Title: Flat Contingency Tables
### Aliases: ftable ftable.default
### Keywords: category

### ** Examples

## Start with a contingency table.
ftable(Titanic, row.vars = 1:3)
ftable(Titanic, row.vars = 1:2, col.vars = "Survived")
ftable(Titanic, row.vars = 2:1, col.vars = "Survived")
## Don't show: 
. <- integer()
(f04 <- ftable(Titanic, col.vars= .))
(f10 <- ftable(Titanic, col.vars= 1, row.vars= .))
(f01 <- ftable(Titanic, col.vars= ., row.vars= 1))
(f00 <- ftable(Titanic, col.vars= ., row.vars= .))
stopifnot(
  dim(f04) == c(32,1),
  dim(f10) == c(1,4),
  dim(f01) == c(4,1),
  dim(f00) == c(1,1))
## End(Don't show)
## Start with a data frame.
x <- ftable(mtcars[c("cyl", "vs", "am", "gear")])
x
ftable(x, row.vars = c(2, 4))

## Start with expressions, use table()'s "dnn" to change labels
ftable(mtcars$cyl, mtcars$vs, mtcars$am, mtcars$gear, row.vars = c(2, 4),
       dnn = c("Cylinders", "V/S", "Transmission", "Gears"))



cleanEx()
nameEx("ftable.formula")
### * ftable.formula

flush(stderr()); flush(stdout())

### Name: ftable.formula
### Title: Formula Notation for Flat Contingency Tables
### Aliases: ftable.formula
### Keywords: category

### ** Examples

Titanic
x <- ftable(Survived ~ ., data = Titanic)
x
ftable(Sex ~ Class + Age, data = x)



cleanEx()
nameEx("getInitial")
### * getInitial

flush(stderr()); flush(stdout())

### Name: getInitial
### Title: Get Initial Parameter Estimates
### Aliases: getInitial getInitial.default getInitial.formula
###   getInitial.selfStart
### Keywords: models nonlinear manip

### ** Examples

PurTrt <- Puromycin[ Puromycin$state == "treated", ]
print(getInitial( rate ~ SSmicmen( conc, Vm, K ), PurTrt ), digits = 3)



cleanEx()
nameEx("glm")
### * glm

flush(stderr()); flush(stdout())

### Name: glm
### Title: Fitting Generalized Linear Models
### Aliases: glm glm.fit weights.glm
### Keywords: models regression

### ** Examples

## Dobson (1990) Page 93: Randomized Controlled Trial :
counts <- c(18,17,15,20,10,20,25,13,12)
outcome <- gl(3,1,9)
treatment <- gl(3,3)
print(d.AD <- data.frame(treatment, outcome, counts))
glm.D93 <- glm(counts ~ outcome + treatment, family = poisson())
anova(glm.D93)


# A Gamma example, from McCullagh & Nelder (1989, pp. 300-2)
clotting <- data.frame(
    u = c(5,10,15,20,30,40,60,80,100),
    lot1 = c(118,58,42,35,27,25,21,19,18),
    lot2 = c(69,35,26,21,18,16,13,12,12))
summary(glm(lot1 ~ log(u), data = clotting, family = Gamma))
summary(glm(lot2 ~ log(u), data = clotting, family = Gamma))
## Aliased ("S"ingular) -> 1 NA coefficient
(fS <- glm(lot2 ~ log(u) + log(u^2), data = clotting, family = Gamma))
tools::assertError(update(fS, singular.ok=FALSE), verbose=interactive())
## -> .. "singular fit encountered"

## Not run: 
##D ## for an example of the use of a terms object as a formula
##D demo(glm.vr)
## End(Not run)


cleanEx()
nameEx("glm.control")
### * glm.control

flush(stderr()); flush(stdout())

### Name: glm.control
### Title: Auxiliary for Controlling GLM Fitting
### Aliases: glm.control
### Keywords: optimize models

### ** Examples


cleanEx()
nameEx("hclust")
### * hclust

flush(stderr()); flush(stdout())

### Name: hclust
### Title: Hierarchical Clustering
### Aliases: hclust plot.hclust print.hclust
### Keywords: multivariate cluster

### ** Examples

require(graphics)

### Example 1: Violent crime rates by US state

hc <- hclust(dist(USArrests), "ave")
plot(hc)
plot(hc, hang = -1)

## Do the same with centroid clustering and *squared* Euclidean distance,
## cut the tree into ten clusters and reconstruct the upper part of the
## tree from the cluster centers.
hc <- hclust(dist(USArrests)^2, "cen")
memb <- cutree(hc, k = 10)
cent <- NULL
for(k in 1:10){
  cent <- rbind(cent, colMeans(USArrests[memb == k, , drop = FALSE]))
}
hc1 <- hclust(dist(cent)^2, method = "cen", members = table(memb))
opar <- par(mfrow = c(1, 2))
plot(hc,  labels = FALSE, hang = -1, main = "Original Tree")
plot(hc1, labels = FALSE, hang = -1, main = "Re-start from 10 clusters")
par(opar)

### Example 2: Straight-line distances among 10 US cities
##  Compare the results of algorithms "ward.D" and "ward.D2"

data(UScitiesD)

mds2 <- -cmdscale(UScitiesD)
plot(mds2, type="n", axes=FALSE, ann=FALSE)
text(mds2, labels=rownames(mds2), xpd = NA)

hcity.D  <- hclust(UScitiesD, "ward.D") # "wrong"
hcity.D2 <- hclust(UScitiesD, "ward.D2")
opar <- par(mfrow = c(1, 2))
plot(hcity.D,  hang=-1)
plot(hcity.D2, hang=-1)
par(opar)



graphics::par(get("par.postscript", pos = 'CheckExEnv'))
cleanEx()
nameEx("heatmap")
### * heatmap

flush(stderr()); flush(stdout())

### Name: heatmap
### Title: Draw a Heat Map
### Aliases: heatmap
### Keywords: hplot

### ** Examples

require(graphics); require(grDevices)
x  <- as.matrix(mtcars)
rc <- rainbow(nrow(x), start = 0, end = .3)
cc <- rainbow(ncol(x), start = 0, end = .3)
hv <- heatmap(x, col = cm.colors(256), scale = "column",
              RowSideColors = rc, ColSideColors = cc, margins = c(5,10),
              xlab = "specification variables", ylab =  "Car Models",
              main = "heatmap(<Mtcars data>, ..., scale = \"column\")")
utils::str(hv) # the two re-ordering index vectors

## no column dendrogram (nor reordering) at all:
heatmap(x, Colv = NA, col = cm.colors(256), scale = "column",
        RowSideColors = rc, margins = c(5,10),
        xlab = "specification variables", ylab =  "Car Models",
        main = "heatmap(<Mtcars data>, ..., scale = \"column\")")
## Don't show: 
## no row dendrogram (nor reordering) at all:
heatmap(x, Rowv = NA, col = cm.colors(256), scale = "column",
        ColSideColors = cc, margins = c(5,10),
        xlab = "xlab", ylab =  "ylab")  # no main
## End(Don't show)
## "no nothing"
heatmap(x, Rowv = NA, Colv = NA, scale = "column",
        main = "heatmap(*, NA, NA) ~= image(t(x))")

round(Ca <- cor(attitude), 2)
symnum(Ca) # simple graphic
heatmap(Ca,               symm = TRUE, margins = c(6,6)) # with reorder()
heatmap(Ca, Rowv = FALSE, symm = TRUE, margins = c(6,6)) # _NO_ reorder()
## slightly artificial with color bar, without and with ordering:
cc <- rainbow(nrow(Ca))
heatmap(Ca, Rowv = FALSE, symm = TRUE, RowSideColors = cc, ColSideColors = cc,
	margins = c(6,6))
heatmap(Ca,		symm = TRUE, RowSideColors = cc, ColSideColors = cc,
	margins = c(6,6))

## For variable clustering, rather use distance based on cor():
symnum( cU <- cor(USJudgeRatings) )

hU <- heatmap(cU, Rowv = FALSE, symm = TRUE, col = topo.colors(16),
             distfun = function(c) as.dist(1 - c), keep.dendro = TRUE)
## The Correlation matrix with same reordering:
round(100 * cU[hU[[1]], hU[[2]]])
## The column dendrogram:
utils::str(hU$Colv)



cleanEx()
nameEx("identify.hclust")
### * identify.hclust

flush(stderr()); flush(stdout())

### Name: identify.hclust
### Title: Identify Clusters in a Dendrogram
### Aliases: identify.hclust
### Keywords: cluster iplot

### ** Examples
## Not run: 
##D require(graphics)
##D 
##D hca <- hclust(dist(USArrests))
##D plot(hca)
##D (x <- identify(hca)) ##  Terminate with 2nd mouse button !!
##D 
##D hci <- hclust(dist(iris[,1:4]))
##D plot(hci)
##D identify(hci, function(k) print(table(iris[k,5])))
##D 
##D # open a new device (one for dendrogram, one for bars):
##D dev.new() # << make that narrow (& small)
##D           # and *beside* 1st one
##D nD <- dev.cur()            # to be for the barplot
##D dev.set(dev.prev())  # old one for dendrogram
##D plot(hci)
##D ## select subtrees in dendrogram and "see" the species distribution:
##D identify(hci, function(k) barplot(table(iris[k,5]), col = 2:4), DEV.FUN = nD)
## End(Not run)


cleanEx()
nameEx("influence.measures")
### * influence.measures

flush(stderr()); flush(stdout())

### Name: influence.measures
### Title: Regression Deletion Diagnostics
### Aliases: influence.measures hat hatvalues hatvalues.lm rstandard
###   rstandard.lm rstandard.glm rstudent rstudent.lm rstudent.glm dfbeta
###   dfbeta.lm dfbetas dfbetas.lm dffits covratio cooks.distance
###   cooks.distance.lm cooks.distance.glm
### Keywords: regression

### ** Examples

require(graphics)

## Analysis of the life-cycle savings data
## given in Belsley, Kuh and Welsch.
lm.SR <- lm(sr ~ pop15 + pop75 + dpi + ddpi, data = LifeCycleSavings)

inflm.SR <- influence.measures(lm.SR)
which(apply(inflm.SR$is.inf, 1, any))
# which observations 'are' influential
summary(inflm.SR) # only these
plot(rstudent(lm.SR) ~ hatvalues(lm.SR)) # recommended by some
plot(lm.SR, which = 5) # an enhanced version of that via plot(<lm>)

## The 'infl' argument is not needed, but avoids recomputation:
rs <- rstandard(lm.SR)
iflSR <- influence(lm.SR)
identical(rs, rstandard(lm.SR, infl = iflSR))
## to "see" the larger values:
1000 * round(dfbetas(lm.SR, infl = iflSR), 3)
cat("PRESS :"); (PRESS <- sum( rstandard(lm.SR, type = "predictive")^2 ))
stopifnot(all.equal(PRESS, sum( (residuals(lm.SR) / (1 - iflSR$hat))^2)))

## Show that "PRE-residuals"  ==  L.O.O. Crossvalidation (CV) errors:
X <- model.matrix(lm.SR)
y <- model.response(model.frame(lm.SR))
## Leave-one-out CV least-squares prediction errors (relatively fast)
rCV <- vapply(seq_len(nrow(X)), function(i)
              y[i] - X[i,] %*% .lm.fit(X[-i,], y[-i])$coef,
              numeric(1))
## are the same as the *faster* rstandard(*, "pred") :
stopifnot(all.equal(rCV, unname(rstandard(lm.SR, type = "predictive"))))


## Huber's data [Atkinson 1985]
xh <- c(-4:0, 10)
yh <- c(2.48, .73, -.04, -1.44, -1.32, 0)
lmH <- lm(yh ~ xh)
im <- influence.measures(lmH)
plot(xh,yh, main = "Huber's data: L.S. line and influential obs.")
abline(lmH); points(xh[im$is.inf], yh[im$is.inf], pch = 20, col = 2)

## Irwin's data [Williams 1987]
xi <- 1:5
yi <- c(0,2,14,19,30)    # number of mice responding to dose xi
mi <- rep(40, 5)         # number of mice exposed
glmI <- glm(cbind(yi, mi -yi) ~ xi, family = binomial)
signif(cooks.distance(glmI), 3)   # ~= Ci in Table 3, p.184
imI <- influence.measures(glmI)
stopifnot(all.equal(imI$infmat[,"cook.d"],
          cooks.distance(glmI)))



cleanEx()
nameEx("integrate")
### * integrate

flush(stderr()); flush(stdout())

### Name: integrate
### Title: Integration of One-Dimensional Functions
### Aliases: integrate print.integrate
### Keywords: math utilities

### ** Examples

integrate(dnorm, -1.96, 1.96)
integrate(dnorm, -Inf, Inf)

## a slowly-convergent integral
integrand <- function(x) {1/((x+1)*sqrt(x))}
integrate(integrand, lower = 0, upper = Inf)

## don't do this if you really want the integral from 0 to Inf
integrate(integrand, lower = 0, upper = 10)
integrate(integrand, lower = 0, upper = 100000)
integrate(integrand, lower = 0, upper = 1000000, stop.on.error = FALSE)

## some functions do not handle vector input properly
f <- function(x) 2.0
try(integrate(f, 0, 1))
integrate(Vectorize(f), 0, 1)  ## correct
integrate(function(x) rep(2.0, length(x)), 0, 1)  ## correct

## integrate can fail if misused
integrate(dnorm, 0, 2)
integrate(dnorm, 0, 20)
integrate(dnorm, 0, 200)
integrate(dnorm, 0, 2000)
integrate(dnorm, 0, 20000) ## fails on many systems
integrate(dnorm, 0, Inf)   ## works
## Don't show: 
tools::assertError(
## End(Don't show)
integrate(dnorm, 0:1, 20) #-> error!
## "silently" gave  integrate(dnorm, 0, 20)  in earlier versions of R
## Don't show: 
 , verbose=TRUE)
## End(Don't show)



cleanEx()
nameEx("interaction.plot")
### * interaction.plot

flush(stderr()); flush(stdout())

### Name: interaction.plot
### Title: Two-way Interaction Plot
### Aliases: interaction.plot
### Keywords: hplot

### ** Examples

require(graphics)

with(ToothGrowth, {
interaction.plot(dose, supp, len, fixed = TRUE)
dose <- ordered(dose)
interaction.plot(dose, supp, len, fixed = TRUE, col = 2:3, leg.bty = "o")
interaction.plot(dose, supp, len, fixed = TRUE, col = 2:3, type = "p")
})

with(OrchardSprays, {
  interaction.plot(treatment, rowpos, decrease)
  interaction.plot(rowpos, treatment, decrease, cex.axis = 0.8)
  ## order the rows by their mean effect
  rowpos <- factor(rowpos,
                   levels = sort.list(tapply(decrease, rowpos, mean)))
  interaction.plot(rowpos, treatment, decrease, col = 2:9, lty = 1)
})

with(esoph, {
  interaction.plot(agegp, alcgp, ncases/ncontrols, main = "'esoph' Data")
  interaction.plot(agegp, tobgp, ncases/ncontrols, trace.label = "tobacco",
                   fixed = TRUE, xaxt = "n")
})
## deal with NAs:
esoph[66,] # second to last age group: 65-74
esophNA <- esoph; esophNA$ncases[66] <- NA
with(esophNA, {
  interaction.plot(agegp, alcgp, ncases/ncontrols, col = 2:5)
                                # doesn't show *last* group either
  interaction.plot(agegp, alcgp, ncases/ncontrols, col = 2:5, type = "b")
  ## alternative take non-NA's  {"cheating"}
  interaction.plot(agegp, alcgp, ncases/ncontrols, col = 2:5,
                   fun = function(x) mean(x, na.rm = TRUE),
                   sub = "function(x) mean(x, na.rm=TRUE)")
})
rm(esophNA) # to clear up



cleanEx()
nameEx("is.empty")
### * is.empty

flush(stderr()); flush(stdout())

### Name: is.empty.model
### Title: Test if a Model's Formula is Empty
### Aliases: is.empty.model
### Keywords: models

### ** Examples

y <- rnorm(20)
is.empty.model(y ~ 0)
is.empty.model(y ~ -1)
is.empty.model(lm(y ~ 0))



cleanEx()
nameEx("isoreg")
### * isoreg

flush(stderr()); flush(stdout())

### Name: isoreg
### Title: Isotonic / Monotone Regression
### Aliases: isoreg
### Keywords: regression smooth

### ** Examples

require(graphics)

(ir <- isoreg(c(1,0,4,3,3,5,4,2,0)))
plot(ir, plot.type = "row")

(ir3 <- isoreg(y3 <- c(1,0,4,3,3,5,4,2, 3))) # last "3", not "0"
(fi3 <- as.stepfun(ir3))
(ir4 <- isoreg(1:10, y4 <- c(5, 9, 1:2, 5:8, 3, 8)))
cat(sprintf("R^2 = %.2f\n",
            1 - sum(residuals(ir4)^2) / ((10-1)*var(y4))))

## If you are interested in the knots alone :
with(ir4, cbind(iKnots, yf[iKnots]))

## Example of unordered x[] with ties:
x <- sample((0:30)/8)
y <- exp(x)
x. <- round(x) # ties!
plot(m <- isoreg(x., y))
stopifnot(all.equal(with(m, yf[iKnots]),
                    as.vector(tapply(y, x., mean))))



cleanEx()
nameEx("kernapply")
### * kernapply

flush(stderr()); flush(stdout())

### Name: kernapply
### Title: Apply Smoothing Kernel
### Aliases: kernapply kernapply.default kernapply.ts kernapply.tskernel
###   kernapply.vector
### Keywords: ts

### ** Examples

## see 'kernel' for examples



cleanEx()
nameEx("kernel")
### * kernel

flush(stderr()); flush(stdout())

### Name: kernel
### Title: Smoothing Kernel Objects
### Aliases: kernel bandwidth.kernel df.kernel is.tskernel plot.tskernel
### Keywords: ts

### ** Examples

require(graphics)

## Demonstrate a simple trading strategy for the
## financial time series German stock index DAX.
x <- EuStockMarkets[,1]
k1 <- kernel("daniell", 50)  # a long moving average
k2 <- kernel("daniell", 10)  # and a short one
plot(k1)
plot(k2)
x1 <- kernapply(x, k1)
x2 <- kernapply(x, k2)
plot(x)
lines(x1, col = "red")    # go long if the short crosses the long upwards
lines(x2, col = "green")  # and go short otherwise

## More interesting kernels
kd <- kernel("daniell", c(3, 3))
kd # note the unusual indexing
kd[-2:2]
plot(kernel("fejer", 100, r = 6))
plot(kernel("modified.daniell", c(7,5,3)))

# Reproduce example 10.4.3 from Brockwell and Davis (1991)
spectrum(sunspot.year, kernel = kernel("daniell", c(11,7,3)), log = "no")



cleanEx()
nameEx("kmeans")
### * kmeans

flush(stderr()); flush(stdout())

### Name: kmeans
### Title: K-Means Clustering
### Aliases: kmeans print.kmeans fitted.kmeans
### Keywords: multivariate cluster

### ** Examples

require(graphics)

# a 2-dimensional example
x <- rbind(matrix(rnorm(100, sd = 0.3), ncol = 2),
           matrix(rnorm(100, mean = 1, sd = 0.3), ncol = 2))
colnames(x) <- c("x", "y")
(cl <- kmeans(x, 2))
plot(x, col = cl$cluster)
points(cl$centers, col = 1:2, pch = 8, cex = 2)

# sum of squares
ss <- function(x) sum(scale(x, scale = FALSE)^2)

## cluster centers "fitted" to each obs.:
fitted.x <- fitted(cl);  head(fitted.x)
resid.x <- x - fitted(cl)

## Equalities : ----------------------------------
cbind(cl[c("betweenss", "tot.withinss", "totss")], # the same two columns
         c(ss(fitted.x), ss(resid.x),    ss(x)))
stopifnot(all.equal(cl$ totss,        ss(x)),
	  all.equal(cl$ tot.withinss, ss(resid.x)),
	  ## these three are the same:
	  all.equal(cl$ betweenss,    ss(fitted.x)),
	  all.equal(cl$ betweenss, cl$totss - cl$tot.withinss),
	  ## and hence also
	  all.equal(ss(x), ss(fitted.x) + ss(resid.x))
	  )

kmeans(x,1)$withinss # trivial one-cluster, (its W.SS == ss(x))

## random starts do help here with too many clusters
## (and are often recommended anyway!):
(cl <- kmeans(x, 5, nstart = 25))
plot(x, col = cl$cluster)
points(cl$centers, col = 1:5, pch = 8)



cleanEx()
nameEx("kruskal.test")
### * kruskal.test

flush(stderr()); flush(stdout())

### Name: kruskal.test
### Title: Kruskal-Wallis Rank Sum Test
### Aliases: kruskal.test kruskal.test.default kruskal.test.formula
### Keywords: htest

### ** Examples

## Hollander & Wolfe (1973), 116.
## Mucociliary efficiency from the rate of removal of dust in normal
##  subjects, subjects with obstructive airway disease, and subjects
##  with asbestosis.
x <- c(2.9, 3.0, 2.5, 2.6, 3.2) # normal subjects
y <- c(3.8, 2.7, 4.0, 2.4)      # with obstructive airway disease
z <- c(2.8, 3.4, 3.7, 2.2, 2.0) # with asbestosis
kruskal.test(list(x, y, z))
## Equivalently,
x <- c(x, y, z)
g <- factor(rep(1:3, c(5, 4, 5)),
            labels = c("Normal subjects",
                       "Subjects with obstructive airway disease",
                       "Subjects with asbestosis"))
kruskal.test(x, g)

## Formula interface.
require(graphics)
boxplot(Ozone ~ Month, data = airquality)
kruskal.test(Ozone ~ Month, data = airquality)



cleanEx()
nameEx("ks.test")
### * ks.test

flush(stderr()); flush(stdout())

### Name: ks.test
### Title: Kolmogorov-Smirnov Tests
### Aliases: ks.test
### Keywords: htest

### ** Examples

require(graphics)

x <- rnorm(50)
y <- runif(30)
# Do x and y come from the same distribution?
ks.test(x, y)
# Does x come from a shifted gamma distribution with shape 3 and rate 2?
ks.test(x+2, "pgamma", 3, 2) # two-sided, exact
ks.test(x+2, "pgamma", 3, 2, exact = FALSE)
ks.test(x+2, "pgamma", 3, 2, alternative = "gr")

# test if x is stochastically larger than x2
x2 <- rnorm(50, -1)
plot(ecdf(x), xlim = range(c(x, x2)))
plot(ecdf(x2), add = TRUE, lty = "dashed")
t.test(x, x2, alternative = "g")
wilcox.test(x, x2, alternative = "g")
ks.test(x, x2, alternative = "l")



cleanEx()
nameEx("ksmooth")
### * ksmooth

flush(stderr()); flush(stdout())

### Name: ksmooth
### Title: Kernel Regression Smoother
### Aliases: ksmooth
### Keywords: smooth

### ** Examples

require(graphics)

with(cars, {
    plot(speed, dist)
    lines(ksmooth(speed, dist, "normal", bandwidth = 2), col = 2)
    lines(ksmooth(speed, dist, "normal", bandwidth = 5), col = 3)
})



cleanEx()
nameEx("lag")
### * lag

flush(stderr()); flush(stdout())

### Name: lag
### Title: Lag a Time Series
### Aliases: lag lag.default
### Keywords: ts

### ** Examples

lag(ldeaths, 12) # starts one year earlier



cleanEx()
nameEx("lag.plot")
### * lag.plot

flush(stderr()); flush(stdout())

### Name: lag.plot
### Title: Time Series Lag Plots
### Aliases: lag.plot
### Keywords: hplot ts

### ** Examples

require(graphics)

lag.plot(nhtemp, 8, diag.col = "forest green")
lag.plot(nhtemp, 5, main = "Average Temperatures in New Haven")
## ask defaults to TRUE when we have more than one page:
lag.plot(nhtemp, 6, layout = c(2,1), asp = NA,
         main = "New Haven Temperatures", col.main = "blue")

## Multivariate (but non-stationary! ...)
lag.plot(freeny.x, lags = 3)

## no lines for long series :
lag.plot(sqrt(sunspots), set = c(1:4, 9:12), pch = ".", col = "gold")



cleanEx()
nameEx("line")
### * line

flush(stderr()); flush(stdout())

### Name: line
### Title: Robust Line Fitting
### Aliases: line residuals.tukeyline
### Keywords: robust regression

### ** Examples

require(graphics)

plot(cars)
(z <- line(cars))
abline(coef(z))
## Tukey-Anscombe Plot :
plot(residuals(z) ~ fitted(z), main = deparse(z$call))

## Andrew Siegel's pathological 9-point data, y-values multiplied by 3:
d.AS <- data.frame(x = c(-4:3, 12), y = 3*c(rep(0,6), -5, 5, 1))
cAS <- with(d.AS, t(sapply(1:10,
                   function(it) line(x,y, iter=it)$coefficients)))
dimnames(cAS) <- list(paste("it =", format(1:10)), c("intercept", "slope"))
cAS
## iterations started to oscillate, repeating iteration 7,8 indefinitely



cleanEx()
nameEx("lm")
### * lm

flush(stderr()); flush(stdout())

### Name: lm
### Title: Fitting Linear Models
### Aliases: lm
### Keywords: regression

### ** Examples

require(graphics)

## Annette Dobson (1990) "An Introduction to Generalized Linear Models".
## Page 9: Plant Weight Data.
ctl <- c(4.17,5.58,5.18,6.11,4.50,4.61,5.17,4.53,5.33,5.14)
trt <- c(4.81,4.17,4.41,3.59,5.87,3.83,6.03,4.89,4.32,4.69)
group <- gl(2, 10, 20, labels = c("Ctl","Trt"))
weight <- c(ctl, trt)
lm.D9 <- lm(weight ~ group)
lm.D90 <- lm(weight ~ group - 1) # omitting intercept
opar <- par(mfrow = c(2,2), oma = c(0, 0, 1.1, 0))
plot(lm.D9, las = 1)      # Residuals, Fitted, ...
par(opar)
## Don't show: 
## model frame :
stopifnot(identical(lm(weight ~ group, method = "model.frame"),
                    model.frame(lm.D9)))
## End(Don't show)
### less simple examples in "See Also" above



graphics::par(get("par.postscript", pos = 'CheckExEnv'))
cleanEx()
nameEx("lm.influence")
### * lm.influence

flush(stderr()); flush(stdout())

### Name: lm.influence
### Title: Regression Diagnostics
### Aliases: lm.influence influence influence.lm influence.glm
### Keywords: regression

### ** Examples

## Analysis of the life-cycle savings data
## given in Belsley, Kuh and Welsch.
summary(lm.SR <- lm(sr ~ pop15 + pop75 + dpi + ddpi,
                    data = LifeCycleSavings),
        corr = TRUE)
utils::str(lmI <- lm.influence(lm.SR))

## For more "user level" examples, use example(influence.measures)



cleanEx()
nameEx("lm.summaries")
### * lm.summaries

flush(stderr()); flush(stdout())

### Name: lm.summaries
### Title: Accessing Linear Model Fits
### Aliases: family.lm formula.lm residuals.lm labels.lm
### Keywords: regression models

### ** Examples

## Don't show: 
utils::example("lm", echo = FALSE)
## End(Don't show)
##-- Continuing the  lm(.) example:
coef(lm.D90) # the bare coefficients

## The 2 basic regression diagnostic plots [plot.lm(.) is preferred]
plot(resid(lm.D90), fitted(lm.D90)) # Tukey-Anscombe's
abline(h = 0, lty = 2, col = "gray")

qqnorm(residuals(lm.D90))



cleanEx()
nameEx("lmfit")
### * lmfit

flush(stderr()); flush(stdout())

### Name: lm.fit
### Title: Fitter Functions for Linear Models
### Aliases: lm.fit lm.wfit .lm.fit
### Keywords: regression array

### ** Examples

require(utils)
set.seed(129)

n <- 7 ; p <- 2
X <- matrix(rnorm(n * p), n, p) # no intercept!
y <- rnorm(n)
w <- rnorm(n)^2

str(lmw <- lm.wfit(x = X, y = y, w = w))

str(lm. <- lm.fit (x = X, y = y))
## Don't show: 
  ## These are the same calculations at C level, but a parallel BLAS
  ## might not do them the same way twice, and if seems serial MKL does not.
  lm.. <- .lm.fit(X,y)
  lm.w <- .lm.fit(X*sqrt(w), y*sqrt(w))
  id <- function(x, y) all.equal(x, y, tolerance = 1e-15, scale = 1)
  stopifnot(id(unname(lm.$coef), lm..$coef),
	    id(unname(lmw$coef), lm.w$coef))
## End(Don't show)



cleanEx()
nameEx("loess")
### * loess

flush(stderr()); flush(stdout())

### Name: loess
### Title: Local Polynomial Regression Fitting
### Aliases: loess
### Keywords: smooth loess

### ** Examples

cars.lo <- loess(dist ~ speed, cars)
predict(cars.lo, data.frame(speed = seq(5, 30, 1)), se = TRUE)
# to allow extrapolation
cars.lo2 <- loess(dist ~ speed, cars,
  control = loess.control(surface = "direct"))
predict(cars.lo2, data.frame(speed = seq(5, 30, 1)), se = TRUE)



cleanEx()
nameEx("logLik")
### * logLik

flush(stderr()); flush(stdout())

### Name: logLik
### Title: Extract Log-Likelihood
### Aliases: logLik logLik.lm
### Keywords: models

### ** Examples

x <- 1:5
lmx <- lm(x ~ 1)
logLik(lmx) # using print.logLik() method
utils::str(logLik(lmx))

## lm method
(fm1 <- lm(rating ~ ., data = attitude))
logLik(fm1)
logLik(fm1, REML = TRUE)



cleanEx()
nameEx("loglin")
### * loglin

flush(stderr()); flush(stdout())

### Name: loglin
### Title: Fitting Log-Linear Models
### Aliases: loglin
### Keywords: category models

### ** Examples

## Model of joint independence of sex from hair and eye color.
fm <- loglin(HairEyeColor, list(c(1, 2), c(1, 3), c(2, 3)))
fm
1 - pchisq(fm$lrt, fm$df)
## Model with no three-factor interactions fits well.



cleanEx()
nameEx("lowess")
### * lowess

flush(stderr()); flush(stdout())

### Name: lowess
### Title: Scatter Plot Smoothing
### Aliases: lowess
### Keywords: smooth

### ** Examples

require(graphics)

plot(cars, main = "lowess(cars)")
lines(lowess(cars), col = 2)
lines(lowess(cars, f = .2), col = 3)
legend(5, 120, c(paste("f = ", c("2/3", ".2"))), lty = 1, col = 2:3)



cleanEx()
nameEx("ls.diag")
### * ls.diag

flush(stderr()); flush(stdout())

### Name: ls.diag
### Title: Compute Diagnostics for 'lsfit' Regression Results
### Aliases: ls.diag
### Keywords: regression

### ** Examples


cleanEx()
nameEx("lsfit")
### * lsfit

flush(stderr()); flush(stdout())

### Name: lsfit
### Title: Find the Least Squares Fit
### Aliases: lsfit
### Keywords: regression

### ** Examples

## Don't show: 
utils::example("lm", echo = FALSE)
## End(Don't show)
##-- Using the same data as the lm(.) example:
lsD9 <- lsfit(x = unclass(gl(2, 10)), y = weight)
ls.print(lsD9)



cleanEx()
nameEx("mad")
### * mad

flush(stderr()); flush(stdout())

### Name: mad
### Title: Median Absolute Deviation
### Aliases: mad
### Keywords: univar robust

### ** Examples

mad(c(1:9))
print(mad(c(1:9),     constant = 1)) ==
      mad(c(1:8, 100), constant = 1)       # = 2 ; TRUE
x <- c(1,2,3,5,7,8)
sort(abs(x - median(x)))
c(mad(x, constant = 1),
  mad(x, constant = 1, low = TRUE),
  mad(x, constant = 1, high = TRUE))



cleanEx()
nameEx("mahalanobis")
### * mahalanobis

flush(stderr()); flush(stdout())

### Name: mahalanobis
### Title: Mahalanobis Distance
### Aliases: mahalanobis
### Keywords: multivariate

### ** Examples

require(graphics)

ma <- cbind(1:6, 1:3)
(S <-  var(ma))
mahalanobis(c(0, 0), 1:2, S)

x <- matrix(rnorm(100*3), ncol = 3)
stopifnot(mahalanobis(x, 0, diag(ncol(x))) == rowSums(x*x))
        ##- Here, D^2 = usual squared Euclidean distances

Sx <- cov(x)
D2 <- mahalanobis(x, colMeans(x), Sx)
plot(density(D2, bw = 0.5),
     main="Squared Mahalanobis distances, n=100, p=3") ; rug(D2)
qqplot(qchisq(ppoints(100), df = 3), D2,
       main = expression("Q-Q plot of Mahalanobis" * ~D^2 *
                         " vs. quantiles of" * ~ chi[3]^2))
abline(0, 1, col = 'gray')



cleanEx()
nameEx("make.link")
### * make.link

flush(stderr()); flush(stdout())

### Name: make.link
### Title: Create a Link for GLM Families
### Aliases: make.link
### Keywords: models

### ** Examples

utils::str(make.link("logit"))



cleanEx()
nameEx("makepredictcall")
### * makepredictcall

flush(stderr()); flush(stdout())

### Name: makepredictcall
### Title: Utility Function for Safe Prediction
### Aliases: makepredictcall makepredictcall.default SafePrediction
### Keywords: models

### ** Examples

require(graphics)

## using poly: this did not work in R < 1.5.0
fm <- lm(weight ~ poly(height, 2), data = women)
plot(women, xlab = "Height (in)", ylab = "Weight (lb)")
ht <- seq(57, 73, len = 200)
lines(ht, predict(fm, data.frame(height = ht)))

## see also example(cars)

## see bs and ns for spline examples.



cleanEx()
nameEx("manova")
### * manova

flush(stderr()); flush(stdout())

### Name: manova
### Title: Multivariate Analysis of Variance
### Aliases: manova
### Keywords: models

### ** Examples

## Set orthogonal contrasts.
op <- options(contrasts = c("contr.helmert", "contr.poly"))

## Fake a 2nd response variable
npk2 <- within(npk, foo <- rnorm(24))
( npk2.aov <- manova(cbind(yield, foo) ~ block + N*P*K, npk2) )
summary(npk2.aov)

( npk2.aovE <- manova(cbind(yield, foo) ~  N*P*K + Error(block), npk2) )
summary(npk2.aovE)



base::options(contrasts = c(unordered = "contr.treatment",ordered = "contr.poly"))
cleanEx()
nameEx("mantelhaen.test")
### * mantelhaen.test

flush(stderr()); flush(stdout())

### Name: mantelhaen.test
### Title: Cochran-Mantel-Haenszel Chi-Squared Test for Count Data
### Aliases: mantelhaen.test
### Keywords: htest

### ** Examples

## Agresti (1990), pages 231--237, Penicillin and Rabbits
## Investigation of the effectiveness of immediately injected or 1.5
##  hours delayed penicillin in protecting rabbits against a lethal
##  injection with beta-hemolytic streptococci.
Rabbits <-
array(c(0, 0, 6, 5,
        3, 0, 3, 6,
        6, 2, 0, 4,
        5, 6, 1, 0,
        2, 5, 0, 0),
      dim = c(2, 2, 5),
      dimnames = list(
          Delay = c("None", "1.5h"),
          Response = c("Cured", "Died"),
          Penicillin.Level = c("1/8", "1/4", "1/2", "1", "4")))
Rabbits
## Classical Mantel-Haenszel test
mantelhaen.test(Rabbits)
## => p = 0.047, some evidence for higher cure rate of immediate
##               injection
## Exact conditional test
mantelhaen.test(Rabbits, exact = TRUE)
## => p - 0.040
## Exact conditional test for one-sided alternative of a higher
## cure rate for immediate injection
mantelhaen.test(Rabbits, exact = TRUE, alternative = "greater")
## => p = 0.020

## UC Berkeley Student Admissions
mantelhaen.test(UCBAdmissions)
## No evidence for association between admission and gender
## when adjusted for department.  However,
apply(UCBAdmissions, 3, function(x) (x[1,1]*x[2,2])/(x[1,2]*x[2,1]))
## This suggests that the assumption of homogeneous (conditional)
## odds ratios may be violated.  The traditional approach would be
## using the Woolf test for interaction:
woolf <- function(x) {
  x <- x + 1 / 2
  k <- dim(x)[3]
  or <- apply(x, 3, function(x) (x[1,1]*x[2,2])/(x[1,2]*x[2,1]))
  w <-  apply(x, 3, function(x) 1 / sum(1 / x))
  1 - pchisq(sum(w * (log(or) - weighted.mean(log(or), w)) ^ 2), k - 1)
}
woolf(UCBAdmissions)
## => p = 0.003, indicating that there is significant heterogeneity.
## (And hence the Mantel-Haenszel test cannot be used.)

## Agresti (2002), p. 287f and p. 297.
## Job Satisfaction example.
Satisfaction <-
    as.table(array(c(1, 2, 0, 0, 3, 3, 1, 2,
                     11, 17, 8, 4, 2, 3, 5, 2,
                     1, 0, 0, 0, 1, 3, 0, 1,
                     2, 5, 7, 9, 1, 1, 3, 6),
                   dim = c(4, 4, 2),
                   dimnames =
                   list(Income =
                        c("<5000", "5000-15000",
                          "15000-25000", ">25000"),
                        "Job Satisfaction" =
                        c("V_D", "L_S", "M_S", "V_S"),
                        Gender = c("Female", "Male"))))
## (Satisfaction categories abbreviated for convenience.)
ftable(. ~ Gender + Income, Satisfaction)
## Table 7.8 in Agresti (2002), p. 288.
mantelhaen.test(Satisfaction)
## See Table 7.12 in Agresti (2002), p. 297.



cleanEx()
nameEx("mauchly.test")
### * mauchly.test

flush(stderr()); flush(stdout())

### Name: mauchly.test
### Title: Mauchly's Test of Sphericity
### Aliases: mauchly.test mauchly.test.SSD mauchly.test.mlm
### Keywords: htest models multivariate

### ** Examples

utils::example(SSD) # Brings in the mlmfit and reacttime objects

### traditional test of intrasubj. contrasts
mauchly.test(mlmfit, X = ~1)

### tests using intra-subject 3x2 design
idata <- data.frame(deg = gl(3, 1, 6, labels = c(0,4,8)),
                    noise = gl(2, 3, 6, labels = c("A","P")))
mauchly.test(mlmfit, X = ~ deg + noise, idata = idata)
mauchly.test(mlmfit, M = ~ deg + noise, X = ~ noise, idata = idata)



cleanEx()
nameEx("mcnemar.test")
### * mcnemar.test

flush(stderr()); flush(stdout())

### Name: mcnemar.test
### Title: McNemar's Chi-squared Test for Count Data
### Aliases: mcnemar.test
### Keywords: htest

### ** Examples

## Agresti (1990), p. 350.
## Presidential Approval Ratings.
##  Approval of the President's performance in office in two surveys,
##  one month apart, for a random sample of 1600 voting-age Americans.
Performance <-
matrix(c(794, 86, 150, 570),
       nrow = 2,
       dimnames = list("1st Survey" = c("Approve", "Disapprove"),
                       "2nd Survey" = c("Approve", "Disapprove")))
Performance
mcnemar.test(Performance)
## => significant change (in fact, drop) in approval ratings



cleanEx()
nameEx("median")
### * median

flush(stderr()); flush(stdout())

### Name: median
### Title: Median Value
### Aliases: median median.default
### Keywords: univar robust

### ** Examples

median(1:4)                # = 2.5 [even number]
median(c(1:3, 100, 1000))  # = 3 [odd, robust]



cleanEx()
nameEx("medpolish")
### * medpolish

flush(stderr()); flush(stdout())

### Name: medpolish
### Title: Median Polish (Robust Twoway Decomposition) of a Matrix
### Aliases: medpolish
### Keywords: robust

### ** Examples

require(graphics)

## Deaths from sport parachuting;  from ABC of EDA, p.224:
deaths <-
    rbind(c(14,15,14),
          c( 7, 4, 7),
          c( 8, 2,10),
          c(15, 9,10),
          c( 0, 2, 0))
dimnames(deaths) <- list(c("1-24", "25-74", "75-199", "200++", "NA"),
                         paste(1973:1975))
deaths
(med.d <- medpolish(deaths))
plot(med.d)
## Check decomposition:
all(deaths ==
    med.d$overall + outer(med.d$row,med.d$col, "+") + med.d$residuals)



cleanEx()
nameEx("model.extract")
### * model.extract

flush(stderr()); flush(stdout())

### Name: model.extract
### Title: Extract Components from a Model Frame
### Aliases: model.extract model.offset model.response model.weights
### Keywords: manip programming models

### ** Examples

a <- model.frame(cbind(ncases,ncontrols) ~ agegp + tobgp + alcgp, data = esoph)
model.extract(a, "response")
stopifnot(model.extract(a, "response") == model.response(a))

a <- model.frame(ncases/(ncases+ncontrols) ~ agegp + tobgp + alcgp,
                 data = esoph, weights = ncases+ncontrols)
model.response(a)
model.extract(a, "weights")

a <- model.frame(cbind(ncases,ncontrols) ~ agegp,
                 something = tobgp, data = esoph)
names(a)
stopifnot(model.extract(a, "something") == esoph$tobgp)



cleanEx()
nameEx("model.frame")
### * model.frame

flush(stderr()); flush(stdout())

### Name: model.frame
### Title: Extracting the Model Frame from a Formula or Fit
### Aliases: model.frame model.frame.default model.frame.lm model.frame.glm
###   model.frame.aovlist get_all_vars
### Keywords: models

### ** Examples

data.class(model.frame(dist ~ speed, data = cars))

## get_all_vars(): new var.s are recycled (iff length matches: 50 = 2*25)
ncars <- get_all_vars(sqrt(dist) ~ I(speed/2), data = cars, newVar = 2:3)
stopifnot(is.data.frame(ncars),
          identical(cars, ncars[,names(cars)]),
          ncol(ncars) == ncol(cars) + 1)



cleanEx()
nameEx("model.matrix")
### * model.matrix

flush(stderr()); flush(stdout())

### Name: model.matrix
### Title: Construct Design Matrices
### Aliases: model.matrix model.matrix.default model.matrix.lm
### Keywords: models

### ** Examples

ff <- log(Volume) ~ log(Height) + log(Girth)
utils::str(m <- model.frame(ff, trees))
mat <- model.matrix(ff, m)

dd <- data.frame(a = gl(3,4), b = gl(4,1,12)) # balanced 2-way
options("contrasts")
model.matrix(~ a + b, dd)
model.matrix(~ a + b, dd, contrasts = list(a = "contr.sum"))
model.matrix(~ a + b, dd, contrasts = list(a = "contr.sum", b = "contr.poly"))
m.orth <- model.matrix(~a+b, dd, contrasts = list(a = "contr.helmert"))
crossprod(m.orth) # m.orth is  ALMOST  orthogonal



cleanEx()
nameEx("model.tables")
### * model.tables

flush(stderr()); flush(stdout())

### Name: model.tables
### Title: Compute Tables of Results from an Aov Model Fit
### Aliases: model.tables model.tables.aov model.tables.aovlist
### Keywords: models

### ** Examples


cleanEx()
nameEx("monthplot")
### * monthplot

flush(stderr()); flush(stdout())

### Name: monthplot
### Title: Plot a Seasonal or other Subseries from a Time Series
### Aliases: monthplot monthplot.default monthplot.ts monthplot.stl
###   monthplot.StructTS
### Keywords: hplot ts

### ** Examples

require(graphics)

## The CO2 data
fit <- stl(log(co2), s.window = 20, t.window = 20)
plot(fit)
op <- par(mfrow = c(2,2))
monthplot(co2, ylab = "data", cex.axis = 0.8)
monthplot(fit, choice = "seasonal", cex.axis = 0.8)
monthplot(fit, choice = "trend", cex.axis = 0.8)
monthplot(fit, choice = "remainder", type = "h", cex.axis = 0.8)
par(op)

## The CO2 data, grouped quarterly
quarter <- (cycle(co2) - 1) %/% 3
monthplot(co2, phase = quarter)

## see also JohnsonJohnson



graphics::par(get("par.postscript", pos = 'CheckExEnv'))
cleanEx()
nameEx("mood.test")
### * mood.test

flush(stderr()); flush(stdout())

### Name: mood.test
### Title: Mood Two-Sample Test of Scale
### Aliases: mood.test mood.test.default mood.test.formula
### Keywords: htest

### ** Examples

## Same data as for the Ansari-Bradley test:
## Serum iron determination using Hyland control sera
ramsay <- c(111, 107, 100, 99, 102, 106, 109, 108, 104, 99,
            101, 96, 97, 102, 107, 113, 116, 113, 110, 98)
jung.parekh <- c(107, 108, 106, 98, 105, 103, 110, 105, 104,
            100, 96, 108, 103, 104, 114, 114, 113, 108, 106, 99)
mood.test(ramsay, jung.parekh)
## Compare this to ansari.test(ramsay, jung.parekh)



cleanEx()
nameEx("na.action")
### * na.action

flush(stderr()); flush(stdout())

### Name: na.action
### Title: NA Action
### Aliases: na.action na.action.default
### Keywords: NA methods

### ** Examples

na.action(na.omit(c(1, NA)))



cleanEx()
nameEx("na.contiguous")
### * na.contiguous

flush(stderr()); flush(stdout())

### Name: na.contiguous
### Title: Find Longest Contiguous Stretch of non-NAs
### Aliases: na.contiguous na.contiguous.default
### Keywords: ts

### ** Examples

na.contiguous(presidents)



cleanEx()
nameEx("na.fail")
### * na.fail

flush(stderr()); flush(stdout())

### Name: na.fail
### Title: Handle Missing Values in Objects
### Aliases: na.fail na.fail.default na.omit na.omit.data.frame
###   na.omit.default na.exclude na.exclude.data.frame na.exclude.default
###   na.pass
### Keywords: NA

### ** Examples

DF <- data.frame(x = c(1, 2, 3), y = c(0, 10, NA))
na.omit(DF)
m <- as.matrix(DF)
na.omit(m)
stopifnot(all(na.omit(1:3) == 1:3))  # does not affect objects with no NA's
try(na.fail(DF))   #> Error: missing values in ...

options("na.action")



cleanEx()
nameEx("nextn")
### * nextn

flush(stderr()); flush(stdout())

### Name: nextn
### Title: Highly Composite Numbers
### Aliases: nextn
### Keywords: math

### ** Examples

nextn(1001) # 1024
table(sapply(599:630, nextn))



cleanEx()
nameEx("nlm")
### * nlm

flush(stderr()); flush(stdout())

### Name: nlm
### Title: Non-Linear Minimization
### Aliases: nlm
### Keywords: nonlinear optimize

### ** Examples

f <- function(x) sum((x-1:length(x))^2)
nlm(f, c(10,10))
nlm(f, c(10,10), print.level = 2)
utils::str(nlm(f, c(5), hessian = TRUE))

f <- function(x, a) sum((x-a)^2)
nlm(f, c(10,10), a = c(3,5))
f <- function(x, a)
{
    res <- sum((x-a)^2)
    attr(res, "gradient") <- 2*(x-a)
    res
}
nlm(f, c(10,10), a = c(3,5))

## more examples, including the use of derivatives.
## Not run: demo(nlm)



cleanEx()
nameEx("nlminb")
### * nlminb

flush(stderr()); flush(stdout())

### Name: nlminb
### Title: Optimization using PORT routines
### Aliases: nlminb
### Keywords: optimize

### ** Examples


cleanEx()
nameEx("nls")
### * nls

flush(stderr()); flush(stdout())

### Name: nls
### Title: Nonlinear Least Squares
### Aliases: nls
### Keywords: nonlinear regression models

### ** Examples

## Don't show: 
od <- options(digits=5)
## End(Don't show)
require(graphics)

DNase1 <- subset(DNase, Run == 1)

## using a selfStart model
fm1DNase1 <- nls(density ~ SSlogis(log(conc), Asym, xmid, scal), DNase1)
summary(fm1DNase1)
## the coefficients only:
coef(fm1DNase1)
## including their SE, etc:
coef(summary(fm1DNase1))

## using conditional linearity
fm2DNase1 <- nls(density ~ 1/(1 + exp((xmid - log(conc))/scal)),
                 data = DNase1,
                 start = list(xmid = 0, scal = 1),
                 algorithm = "plinear")
summary(fm2DNase1)

## without conditional linearity
fm3DNase1 <- nls(density ~ Asym/(1 + exp((xmid - log(conc))/scal)),
                 data = DNase1,
                 start = list(Asym = 3, xmid = 0, scal = 1))
summary(fm3DNase1)

## using Port's nl2sol algorithm
fm4DNase1 <- nls(density ~ Asym/(1 + exp((xmid - log(conc))/scal)),
                 data = DNase1,
                 start = list(Asym = 3, xmid = 0, scal = 1),
                 algorithm = "port")
summary(fm4DNase1)

## weighted nonlinear regression
Treated <- Puromycin[Puromycin$state == "treated", ]
weighted.MM <- function(resp, conc, Vm, K)
{
    ## Purpose: exactly as white book p. 451 -- RHS for nls()
    ##  Weighted version of Michaelis-Menten model
    ## ----------------------------------------------------------
    ## Arguments: 'y', 'x' and the two parameters (see book)
    ## ----------------------------------------------------------
    ## Author: Martin Maechler, Date: 23 Mar 2001

    pred <- (Vm * conc)/(K + conc)
    (resp - pred) / sqrt(pred)
}

Pur.wt <- nls( ~ weighted.MM(rate, conc, Vm, K), data = Treated,
              start = list(Vm = 200, K = 0.1))
summary(Pur.wt)

## Passing arguments using a list that can not be coerced to a data.frame
lisTreat <- with(Treated,
                 list(conc1 = conc[1], conc.1 = conc[-1], rate = rate))

weighted.MM1 <- function(resp, conc1, conc.1, Vm, K)
{
     conc <- c(conc1, conc.1)
     pred <- (Vm * conc)/(K + conc)
    (resp - pred) / sqrt(pred)
}
Pur.wt1 <- nls( ~ weighted.MM1(rate, conc1, conc.1, Vm, K),
               data = lisTreat, start = list(Vm = 200, K = 0.1))
stopifnot(all.equal(coef(Pur.wt), coef(Pur.wt1)))

## Chambers and Hastie (1992) Statistical Models in S  (p. 537):
## If the value of the right side [of formula] has an attribute called
## 'gradient' this should be a matrix with the number of rows equal
## to the length of the response and one column for each parameter.

weighted.MM.grad <- function(resp, conc1, conc.1, Vm, K)
{
  conc <- c(conc1, conc.1)

  K.conc <- K+conc
  dy.dV <- conc/K.conc
  dy.dK <- -Vm*dy.dV/K.conc
  pred <- Vm*dy.dV
  pred.5 <- sqrt(pred)
  dev <- (resp - pred) / pred.5
  Ddev <- -0.5*(resp+pred)/(pred.5*pred)
  attr(dev, "gradient") <- Ddev * cbind(Vm = dy.dV, K = dy.dK)
  dev
}

Pur.wt.grad <- nls( ~ weighted.MM.grad(rate, conc1, conc.1, Vm, K),
                   data = lisTreat, start = list(Vm = 200, K = 0.1))

rbind(coef(Pur.wt), coef(Pur.wt1), coef(Pur.wt.grad))

## In this example, there seems no advantage to providing the gradient.
## In other cases, there might be.


## The two examples below show that you can fit a model to
## artificial data with noise but not to artificial data
## without noise.
x <- 1:10
y <- 2*x + 3                            # perfect fit
yeps <- y + rnorm(length(y), sd = 0.01) # added noise
nls(yeps ~ a + b*x, start = list(a = 0.12345, b = 0.54321))
## terminates in an error, because convergence cannot be confirmed:
try(nls(y ~ a + b*x, start = list(a = 0.12345, b = 0.54321)))

## the nls() internal cheap guess for starting values can be sufficient:

x <- -(1:100)/10
y <- 100 + 10 * exp(x / 2) + rnorm(x)/10
nlmod <- nls(y ~  Const + A * exp(B * x))

plot(x,y, main = "nls(*), data, true function and fit, n=100")
curve(100 + 10 * exp(x / 2), col = 4, add = TRUE)
lines(x, predict(nlmod), col = 2)


## Don't show: 
options(od)
## End(Don't show)



cleanEx()
nameEx("nls.control")
### * nls.control

flush(stderr()); flush(stdout())

### Name: nls.control
### Title: Control the Iterations in nls
### Aliases: nls.control
### Keywords: nonlinear regression models

### ** Examples

nls.control(minFactor = 1/2048)



cleanEx()
nameEx("numericDeriv")
### * numericDeriv

flush(stderr()); flush(stdout())

### Name: numericDeriv
### Title: Evaluate Derivatives Numerically
### Aliases: numericDeriv
### Keywords: models

### ** Examples

## Don't show: 
od <- options(digits = 4)
## End(Don't show)
myenv <- new.env()
assign("mean", 0., envir = myenv)
assign("sd", 1., envir = myenv)
assign("x", seq(-3., 3., len = 31), envir = myenv)
numericDeriv(quote(pnorm(x, mean, sd)), c("mean", "sd"), myenv)
## Don't show: 
options(od)
## End(Don't show)



cleanEx()
nameEx("oneway.test")
### * oneway.test

flush(stderr()); flush(stdout())

### Name: oneway.test
### Title: Test for Equal Means in a One-Way Layout
### Aliases: oneway.test
### Keywords: htest

### ** Examples

## Not assuming equal variances
oneway.test(extra ~ group, data = sleep)
## Assuming equal variances
oneway.test(extra ~ group, data = sleep, var.equal = TRUE)
## which gives the same result as
anova(lm(extra ~ group, data = sleep))



cleanEx()
nameEx("optim")
### * optim

flush(stderr()); flush(stdout())

### Name: optim
### Title: General-purpose Optimization
### Aliases: optim optimHess
### Keywords: nonlinear optimize

### ** Examples


cleanEx()
nameEx("optimize")
### * optimize

flush(stderr()); flush(stdout())

### Name: optimize
### Title: One Dimensional Optimization
### Aliases: optimize optimise
### Keywords: optimize

### ** Examples

require(graphics)

f <- function (x, a) (x - a)^2
xmin <- optimize(f, c(0, 1), tol = 0.0001, a = 1/3)
xmin

## See where the function is evaluated:
optimize(function(x) x^2*(print(x)-1), lower = 0, upper = 10)

## "wrong" solution with unlucky interval and piecewise constant f():
f  <- function(x) ifelse(x > -1, ifelse(x < 4, exp(-1/abs(x - 1)), 10), 10)
fp <- function(x) { print(x); f(x) }

plot(f, -2,5, ylim = 0:1, col = 2)
optimize(fp, c(-4, 20))   # doesn't see the minimum
optimize(fp, c(-7, 20))   # ok



cleanEx()
nameEx("order.dendrogram")
### * order.dendrogram

flush(stderr()); flush(stdout())

### Name: order.dendrogram
### Title: Ordering or Labels of the Leaves in a Dendrogram
### Aliases: order.dendrogram labels.dendrogram
### Keywords: manip

### ** Examples

set.seed(123)
x <- rnorm(10)
hc <- hclust(dist(x))
hc$order
dd <- as.dendrogram(hc)
order.dendrogram(dd) ## the same :
stopifnot(hc$order == order.dendrogram(dd))

d2 <- as.dendrogram(hclust(dist(USArrests)))
labels(d2) ## in this case the same as
stopifnot(identical(labels(d2),
   rownames(USArrests)[order.dendrogram(d2)]))



cleanEx()
nameEx("p.adjust")
### * p.adjust

flush(stderr()); flush(stdout())

### Name: p.adjust
### Title: Adjust P-values for Multiple Comparisons
### Aliases: p.adjust p.adjust.methods
### Keywords: htest

### ** Examples

require(graphics)

set.seed(123)
x <- rnorm(50, mean = c(rep(0, 25), rep(3, 25)))
p <- 2*pnorm(sort(-abs(x)))

round(p, 3)
round(p.adjust(p), 3)
round(p.adjust(p, "BH"), 3)

## or all of them at once (dropping the "fdr" alias):
p.adjust.M <- p.adjust.methods[p.adjust.methods != "fdr"]
p.adj    <- sapply(p.adjust.M, function(meth) p.adjust(p, meth))
p.adj.60 <- sapply(p.adjust.M, function(meth) p.adjust(p, meth, n = 60))
stopifnot(identical(p.adj[,"none"], p), p.adj <= p.adj.60)
round(p.adj, 3)
## or a bit nicer:
noquote(apply(p.adj, 2, format.pval, digits = 3))


## and a graphic:
matplot(p, p.adj, ylab="p.adjust(p, meth)", type = "l", asp = 1, lty = 1:6,
        main = "P-value adjustments")
legend(0.7, 0.6, p.adjust.M, col = 1:6, lty = 1:6)

## Can work with NA's:
pN <- p; iN <- c(46, 47); pN[iN] <- NA
pN.a <- sapply(p.adjust.M, function(meth) p.adjust(pN, meth))
## The smallest 20 P-values all affected by the NA's :
round((pN.a / p.adj)[1:20, ] , 4)



cleanEx()
nameEx("pairwise.prop.test")
### * pairwise.prop.test

flush(stderr()); flush(stdout())

### Name: pairwise.prop.test
### Title: Pairwise comparisons for proportions
### Aliases: pairwise.prop.test
### Keywords: htest

### ** Examples

smokers  <- c( 83, 90, 129, 70 )
patients <- c( 86, 93, 136, 82 )
pairwise.prop.test(smokers, patients)



cleanEx()
nameEx("pairwise.t.test")
### * pairwise.t.test

flush(stderr()); flush(stdout())

### Name: pairwise.t.test
### Title: Pairwise t tests
### Aliases: pairwise.t.test
### Keywords: htest

### ** Examples

attach(airquality)
Month <- factor(Month, labels = month.abb[5:9])
pairwise.t.test(Ozone, Month)
pairwise.t.test(Ozone, Month, p.adj = "bonf")
pairwise.t.test(Ozone, Month, pool.sd = FALSE)
detach()



cleanEx()
nameEx("pairwise.wilcox.test")
### * pairwise.wilcox.test

flush(stderr()); flush(stdout())

### Name: pairwise.wilcox.test
### Title: Pairwise Wilcoxon Rank Sum Tests
### Aliases: pairwise.wilcox.test
### Keywords: htest

### ** Examples

attach(airquality)
Month <- factor(Month, labels = month.abb[5:9])
## These give warnings because of ties :
pairwise.wilcox.test(Ozone, Month)
pairwise.wilcox.test(Ozone, Month, p.adj = "bonf")
detach()



cleanEx()
nameEx("plot.acf")
### * plot.acf

flush(stderr()); flush(stdout())

### Name: plot.acf
### Title: Plot Autocovariance and Autocorrelation Functions
### Aliases: plot.acf
### Keywords: hplot ts

### ** Examples

require(graphics)

z4  <- ts(matrix(rnorm(400), 100, 4), start = c(1961, 1), frequency = 12)
z7  <- ts(matrix(rnorm(700), 100, 7), start = c(1961, 1), frequency = 12)
acf(z4)
acf(z7, max.mfrow = 7)   # squeeze onto 1 page
acf(z7) # multi-page



cleanEx()
nameEx("plot.isoreg")
### * plot.isoreg

flush(stderr()); flush(stdout())

### Name: plot.isoreg
### Title: Plot Method for isoreg Objects
### Aliases: plot.isoreg lines.isoreg
### Keywords: hplot print

### ** Examples

require(graphics)

utils::example(isoreg) # for the examples there

plot(y3, main = "simple plot(.)  +  lines(<isoreg>)")
lines(ir3)

## 'same' plot as above, "proving" that only ranks of 'x' are important
plot(isoreg(2^(1:9), c(1,0,4,3,3,5,4,2,0)), plot.type = "row", log = "x")

plot(ir3, plot.type = "row", ylab = "y3")
plot(isoreg(y3 - 4), plot.t="r", ylab = "y3 - 4")
plot(ir4, plot.type = "ro",  ylab = "y4", xlab = "x = 1:n")

## experiment a bit with these (C-c C-j):
plot(isoreg(sample(9),  y3), plot.type = "row")
plot(isoreg(sample(9),  y3), plot.type = "col.wise")

plot(ir <- isoreg(sample(10), sample(10, replace = TRUE)),
                  plot.type = "r")



cleanEx()
nameEx("plot.lm")
### * plot.lm

flush(stderr()); flush(stdout())

### Name: plot.lm
### Title: Plot Diagnostics for an lm Object
### Aliases: plot.lm
### Keywords: hplot regression

### ** Examples

require(graphics)

## Analysis of the life-cycle savings data
## given in Belsley, Kuh and Welsch.
lm.SR <- lm(sr ~ pop15 + pop75 + dpi + ddpi, data = LifeCycleSavings)
plot(lm.SR)

## 4 plots on 1 page;
## allow room for printing model formula in outer margin:
par(mfrow = c(2, 2), oma = c(0, 0, 2, 0))
plot(lm.SR)
plot(lm.SR, id.n = NULL)                 # no id's
plot(lm.SR, id.n = 5, labels.id = NULL)  # 5 id numbers

## Was default in R <= 2.1.x:
## Cook's distances instead of Residual-Leverage plot
plot(lm.SR, which = 1:4)

## Fit a smooth curve, where applicable:
plot(lm.SR, panel = panel.smooth)
## Gives a smoother curve
plot(lm.SR, panel = function(x, y) panel.smooth(x, y, span = 1))

par(mfrow = c(2,1))  # same oma as above
plot(lm.SR, which = 1:2, sub.caption = "Saving Rates, n=50, p=5")

## Don't show: 
## An example with *long* formula that needs abbreviation:
for(i in 1:5) assign(paste("long.var.name", i, sep = "."), runif(10))
plot(lm(long.var.name.1 ~
        long.var.name.2 + long.var.name.3 + long.var.name.4 + long.var.name.5))
## End(Don't show)



graphics::par(get("par.postscript", pos = 'CheckExEnv'))
cleanEx()
nameEx("plot.ppr")
### * plot.ppr

flush(stderr()); flush(stdout())

### Name: plot.ppr
### Title: Plot Ridge Functions for Projection Pursuit Regression Fit
### Aliases: plot.ppr
### Keywords: hplot

### ** Examples

require(graphics)

rock1 <- within(rock, { area1 <- area/10000; peri1 <- peri/10000 })
par(mfrow = c(3,2)) # maybe: , pty = "s"
rock.ppr <- ppr(log(perm) ~ area1 + peri1 + shape,
                data = rock1, nterms = 2, max.terms = 5)
plot(rock.ppr, main = "ppr(log(perm)~ ., nterms=2, max.terms=5)")
plot(update(rock.ppr, bass = 5), main = "update(..., bass = 5)")
plot(update(rock.ppr, sm.method = "gcv", gcvpen = 2),
     main = "update(..., sm.method=\"gcv\", gcvpen=2)")



graphics::par(get("par.postscript", pos = 'CheckExEnv'))
cleanEx()
nameEx("plot.profile.nls")
### * plot.profile.nls

flush(stderr()); flush(stdout())

### Name: plot.profile.nls
### Title: Plot a profile.nls Object
### Aliases: plot.profile.nls
### Keywords: nonlinear regression models

### ** Examples

require(graphics)

# obtain the fitted object
fm1 <- nls(demand ~ SSasympOrig(Time, A, lrc), data = BOD)
# get the profile for the fitted model
pr1 <- profile(fm1, alpha = 0.05)
opar <- par(mfrow = c(2,2), oma = c(1.1, 0, 1.1, 0), las = 1)
plot(pr1, conf = c(95, 90, 80, 50)/100)
plot(pr1, conf = c(95, 90, 80, 50)/100, absVal = FALSE)
mtext("Confidence intervals based on the profile sum of squares",
      side = 3, outer = TRUE)
mtext("BOD data - confidence levels of 50%, 80%, 90% and 95%",
      side = 1, outer = TRUE)
par(opar)



graphics::par(get("par.postscript", pos = 'CheckExEnv'))
cleanEx()
nameEx("plot.stepfun")
### * plot.stepfun

flush(stderr()); flush(stdout())

### Name: plot.stepfun
### Title: Plot Step Functions
### Aliases: plot.stepfun lines.stepfun
### Keywords: hplot

### ** Examples

require(graphics)

y0 <- c(1,2,4,3)
sfun0  <- stepfun(1:3, y0, f = 0)
sfun.2 <- stepfun(1:3, y0, f = .2)
sfun1  <- stepfun(1:3, y0, right = TRUE)

tt <- seq(0, 3, by = 0.1)
op <- par(mfrow = c(2,2))
plot(sfun0); plot(sfun0, xval = tt, add = TRUE, col.hor = "bisque")
plot(sfun.2);plot(sfun.2, xval = tt, add = TRUE, col = "orange") # all colors
plot(sfun1);lines(sfun1, xval = tt, col.hor = "coral")
##-- This is  revealing :
plot(sfun0, verticals = FALSE,
     main = "stepfun(x, y0, f=f)  for f = 0, .2, 1")
for(i in 1:3)
  lines(list(sfun0, sfun.2, stepfun(1:3, y0, f = 1))[[i]], col = i)
legend(2.5, 1.9, paste("f =", c(0, 0.2, 1)), col = 1:3, lty = 1, y.intersp = 1)
par(op)

# Extend and/or restrict 'viewport':
plot(sfun0, xlim = c(0,5), ylim = c(0, 3.5),
     main = "plot(stepfun(*), xlim= . , ylim = .)")

##-- this works too (automatic call to  ecdf(.)):
plot.stepfun(rt(50, df = 3), col.vert = "gray20")



graphics::par(get("par.postscript", pos = 'CheckExEnv'))
cleanEx()
nameEx("plot.ts")
### * plot.ts

flush(stderr()); flush(stdout())

### Name: plot.ts
### Title: Plotting Time-Series Objects
### Aliases: plot.ts lines.ts
### Keywords: hplot ts

### ** Examples

require(graphics)

## Multivariate
z <- ts(matrix(rt(200 * 8, df = 3), 200, 8),
        start = c(1961, 1), frequency = 12)
plot(z, yax.flip = TRUE)
plot(z, axes = FALSE, ann = FALSE, frame.plot = TRUE,
     mar.multi = c(0,0,0,0), oma.multi = c(1,1,5,1))
title("plot(ts(..), axes=FALSE, ann=FALSE, frame.plot=TRUE, mar..., oma...)")

z <- window(z[,1:3], end = c(1969,12))
plot(z, type = "b")    # multiple
plot(z, plot.type = "single", lty = 1:3, col = 4:2)

## A phase plot:
plot(nhtemp, lag(nhtemp, 1), cex = .8, col = "blue",
     main = "Lag plot of New Haven temperatures")

## xy.lines and xy.labels are FALSE for large series:
plot(lag(sunspots, 1), sunspots, pch = ".")

SMI <- EuStockMarkets[, "SMI"]
plot(lag(SMI,  1), SMI, pch = ".")
plot(lag(SMI, 20), SMI, pch = ".", log = "xy",
     main = "4 weeks lagged SMI stocks -- log scale", xy.lines =  TRUE)



cleanEx()
nameEx("poisson.test")
### * poisson.test

flush(stderr()); flush(stdout())

### Name: poisson.test
### Title: Exact Poisson tests
### Aliases: poisson.test
### Keywords: htest

### ** Examples

### These are paraphrased from data sets in the ISwR package

## SMR, Welsh Nickel workers
poisson.test(137, 24.19893)

## eba1977, compare Fredericia to other three cities for ages 55-59
poisson.test(c(11, 6+8+7), c(800, 1083+1050+878))



cleanEx()
nameEx("poly")
### * poly

flush(stderr()); flush(stdout())

### Name: poly
### Title: Compute Orthogonal Polynomials
### Aliases: poly polym predict.poly makepredictcall.poly
### Keywords: math

### ** Examples

od <- options(digits = 3) # avoid too much visual clutter
(z <- poly(1:10, 3))
predict(z, seq(2, 4, 0.5))
zapsmall(poly(seq(4, 6, 0.5), 3, coefs = attr(z, "coefs")))

 zm <- zapsmall(polym (    1:4, c(1, 4:6),  degree = 3)) # or just poly():
(z1 <- zapsmall(poly(cbind(1:4, c(1, 4:6)), degree = 3)))
## they are the same :
stopifnot(all.equal(zm, z1, tol = 1e-15))

## poly(<matrix>, df) --- used to fail till July 14 (vive la France!), 2017:
m2 <- cbind(1:4, c(1, 4:6))
pm2 <- zapsmall(poly(m2, 3)) # "unnamed degree = 3"
stopifnot(all.equal(pm2, zm, tol = 1e-15))

options(od)



cleanEx()
nameEx("power")
### * power

flush(stderr()); flush(stdout())

### Name: power
### Title: Create a Power Link Object
### Aliases: power
### Keywords: models

### ** Examples

power()
quasi(link = power(1/3))[c("linkfun", "linkinv")]



cleanEx()
nameEx("power.anova.test")
### * power.anova.test

flush(stderr()); flush(stdout())

### Name: power.anova.test
### Title: Power Calculations for Balanced One-Way Analysis of Variance
###   Tests
### Aliases: power.anova.test
### Keywords: htest

### ** Examples

power.anova.test(groups = 4, n = 5, between.var = 1, within.var = 3)
# Power = 0.3535594

power.anova.test(groups = 4, between.var = 1, within.var = 3,
                 power = .80)
# n = 11.92613

## Assume we have prior knowledge of the group means:
groupmeans <- c(120, 130, 140, 150)
power.anova.test(groups = length(groupmeans),
                 between.var = var(groupmeans),
                 within.var = 500, power = .90) # n = 15.18834



cleanEx()
nameEx("power.prop.test")
### * power.prop.test

flush(stderr()); flush(stdout())

### Name: power.prop.test
### Title: Power Calculations for Two-Sample Test for Proportions
### Aliases: power.prop.test
### Keywords: htest

### ** Examples

power.prop.test(n = 50, p1 = .50, p2 = .75)      ## => power = 0.740
power.prop.test(p1 = .50, p2 = .75, power = .90) ## =>     n = 76.7
power.prop.test(n = 50, p1 = .5, power = .90)    ## =>    p2 = 0.8026
power.prop.test(n = 50, p1 = .5, p2 = 0.9, power = .90, sig.level=NULL)
                                                 ## => sig.l = 0.00131
power.prop.test(p1 = .5, p2 = 0.501, sig.level=.001, power=0.90)
                                                 ## => n = 10451937
try(
 power.prop.test(n=30, p1=0.90, p2=NULL, power=0.8)
) # a warning  (which may become an error)
## Reason:
power.prop.test(      p1=0.90, p2= 1.0, power=0.8) ##-> n = 73.37



cleanEx()
nameEx("power.t.test")
### * power.t.test

flush(stderr()); flush(stdout())

### Name: power.t.test
### Title: Power calculations for one and two sample t tests
### Aliases: power.t.test
### Keywords: htest

### ** Examples

 power.t.test(n = 20, delta = 1)
 power.t.test(power = .90, delta = 1)
 power.t.test(power = .90, delta = 1, alternative = "one.sided")



cleanEx()
nameEx("pp.test")
### * pp.test

flush(stderr()); flush(stdout())

### Name: PP.test
### Title: Phillips-Perron Test for Unit Roots
### Aliases: PP.test
### Keywords: ts

### ** Examples

x <- rnorm(1000)
PP.test(x)
y <- cumsum(x) # has unit root
PP.test(y)



cleanEx()
nameEx("ppoints")
### * ppoints

flush(stderr()); flush(stdout())

### Name: ppoints
### Title: Ordinates for Probability Plotting
### Aliases: ppoints
### Keywords: dplot arith distribution

### ** Examples

ppoints(4) # the same as  ppoints(1:4)
ppoints(10)
ppoints(10, a = 1/2)

## Visualize including the fractions :
require(graphics)## Don't show: 
lNs <- loadedNamespaces()
## End(Don't show)
p.ppoints <- function(n, ..., add = FALSE, col = par("col")) {
  pn <- ppoints(n, ...)
  if(add)
      points(pn, pn, col = col)
  else {
      tit <- match.call(); tit[[1]] <- quote(ppoints)
      plot(pn,pn, main = deparse(tit), col=col,
           xlim = 0:1, ylim = 0:1, xaxs = "i", yaxs = "i")
      abline(0, 1, col = adjustcolor(1, 1/4), lty = 3)
  }
  if(!add && requireNamespace("MASS", quietly = TRUE))
    text(pn, pn, as.character(MASS::fractions(pn)),
         adj = c(0,0)-1/4, cex = 3/4, xpd = NA, col=col)
  abline(h = pn, v = pn, col = adjustcolor(col, 1/2), lty = 2, lwd = 1/2)
}

p.ppoints(4)
p.ppoints(10)
p.ppoints(10, a = 1/2)
p.ppoints(21)
p.ppoints(8) ; p.ppoints(8, a = 1/2, add=TRUE, col="tomato")
## Don't show: 
if(!any("MASS" == lNs)) unloadNamespace("MASS")
## End(Don't show)



graphics::par(get("par.postscript", pos = 'CheckExEnv'))
cleanEx()
nameEx("ppr")
### * ppr

flush(stderr()); flush(stdout())

### Name: ppr
### Title: Projection Pursuit Regression
### Aliases: ppr ppr.default ppr.formula
### Keywords: regression

### ** Examples

require(graphics)

# Note: your numerical values may differ
attach(rock)
area1 <- area/10000; peri1 <- peri/10000
rock.ppr <- ppr(log(perm) ~ area1 + peri1 + shape,
                data = rock, nterms = 2, max.terms = 5)
rock.ppr
# Call:
# ppr.formula(formula = log(perm) ~ area1 + peri1 + shape, data = rock,
#     nterms = 2, max.terms = 5)
#
# Goodness of fit:
#  2 terms  3 terms  4 terms  5 terms
# 8.737806 5.289517 4.745799 4.490378

summary(rock.ppr)
# .....  (same as above)
# .....
#
# Projection direction vectors ('alpha'):
#       term 1      term 2
# area1  0.34357179  0.37071027
# peri1 -0.93781471 -0.61923542
# shape  0.04961846  0.69218595
#
# Coefficients of ridge terms:
#    term 1    term 2
# 1.6079271 0.5460971

par(mfrow = c(3,2))   # maybe: , pty = "s")
plot(rock.ppr, main = "ppr(log(perm)~ ., nterms=2, max.terms=5)")
plot(update(rock.ppr, bass = 5), main = "update(..., bass = 5)")
plot(update(rock.ppr, sm.method = "gcv", gcvpen = 2),
     main = "update(..., sm.method=\"gcv\", gcvpen=2)")
cbind(perm = rock$perm, prediction = round(exp(predict(rock.ppr)), 1))
detach()



graphics::par(get("par.postscript", pos = 'CheckExEnv'))
cleanEx()
nameEx("prcomp")
### * prcomp

flush(stderr()); flush(stdout())

### Name: prcomp
### Title: Principal Components Analysis
### Aliases: prcomp prcomp.formula prcomp.default plot.prcomp
###   predict.prcomp print.prcomp summary.prcomp print.summary.prcomp
### Keywords: multivariate

### ** Examples

C <- chol(S <- toeplitz(.9 ^ (0:31))) # Cov.matrix and its root
all.equal(S, crossprod(C))
set.seed(17)
X <- matrix(rnorm(32000), 1000, 32)
Z <- X %*% C  ## ==>  cov(Z) ~=  C'C = S
all.equal(cov(Z), S, tol = 0.08)
pZ <- prcomp(Z, tol = 0.1)
summary(pZ) # only ~14 PCs (out of 32)
## or choose only 3 PCs more directly:
pz3 <- prcomp(Z, rank. = 3)
summary(pz3) # same numbers as the first 3 above
stopifnot(ncol(pZ$rotation) == 14, ncol(pz3$rotation) == 3,
          all.equal(pz3$sdev, pZ$sdev, tol = 1e-15)) # exactly equal typically




cleanEx()
nameEx("predict.HoltWinters")
### * predict.HoltWinters

flush(stderr()); flush(stdout())

### Name: predict.HoltWinters
### Title: Prediction Function for Fitted Holt-Winters Models
### Aliases: predict.HoltWinters
### Keywords: ts

### ** Examples

require(graphics)

m <- HoltWinters(co2)
p <- predict(m, 50, prediction.interval = TRUE)
plot(m, p)



cleanEx()
nameEx("predict")
### * predict

flush(stderr()); flush(stdout())

### Name: predict
### Title: Model Predictions
### Aliases: predict
### Keywords: methods

### ** Examples

## Don't show: 
old <- Sys.setlocale("LC_COLLATE", "C")
## End(Don't show)
require(utils)

## All the "predict" methods found
## NB most of the methods in the standard packages are hidden.
## Output will depend on what namespaces are (or have been) loaded.
## IGNORE_RDIFF_BEGIN
for(fn in methods("predict"))
   try({
       f <- eval(substitute(getAnywhere(fn)$objs[[1]], list(fn = fn)))
       cat(fn, ":\n\t", deparse(args(f)), "\n")
       }, silent = TRUE)
## IGNORE_RDIFF_END
## Don't show: 
old <- Sys.setlocale("LC_COLLATE", old)
## End(Don't show)



cleanEx()
nameEx("predict.arima")
### * predict.arima

flush(stderr()); flush(stdout())

### Name: predict.Arima
### Title: Forecast from ARIMA fits
### Aliases: predict.Arima
### Keywords: ts

### ** Examples

od <- options(digits = 5) # avoid too much spurious accuracy
predict(arima(lh, order = c(3,0,0)), n.ahead = 12)

(fit <- arima(USAccDeaths, order = c(0,1,1),
              seasonal = list(order = c(0,1,1))))
predict(fit, n.ahead = 6)
options(od)



cleanEx()
nameEx("predict.glm")
### * predict.glm

flush(stderr()); flush(stdout())

### Name: predict.glm
### Title: Predict Method for GLM Fits
### Aliases: predict.glm
### Keywords: models regression

### ** Examples

require(graphics)

## example from Venables and Ripley (2002, pp. 190-2.)
ldose <- rep(0:5, 2)
numdead <- c(1, 4, 9, 13, 18, 20, 0, 2, 6, 10, 12, 16)
sex <- factor(rep(c("M", "F"), c(6, 6)))
SF <- cbind(numdead, numalive = 20-numdead)
budworm.lg <- glm(SF ~ sex*ldose, family = binomial)
summary(budworm.lg)

plot(c(1,32), c(0,1), type = "n", xlab = "dose",
     ylab = "prob", log = "x")
text(2^ldose, numdead/20, as.character(sex))
ld <- seq(0, 5, 0.1)
lines(2^ld, predict(budworm.lg, data.frame(ldose = ld,
   sex = factor(rep("M", length(ld)), levels = levels(sex))),
   type = "response"))
lines(2^ld, predict(budworm.lg, data.frame(ldose = ld,
   sex = factor(rep("F", length(ld)), levels = levels(sex))),
   type = "response"))



cleanEx()
nameEx("predict.lm")
### * predict.lm

flush(stderr()); flush(stdout())

### Name: predict.lm
### Title: Predict method for Linear Model Fits
### Aliases: predict.lm
### Keywords: regression

### ** Examples

require(graphics)

## Predictions
x <- rnorm(15)
y <- x + rnorm(15)
predict(lm(y ~ x))
new <- data.frame(x = seq(-3, 3, 0.5))
predict(lm(y ~ x), new, se.fit = TRUE)
pred.w.plim <- predict(lm(y ~ x), new, interval = "prediction")
pred.w.clim <- predict(lm(y ~ x), new, interval = "confidence")
matplot(new$x, cbind(pred.w.clim, pred.w.plim[,-1]),
        lty = c(1,2,2,3,3), type = "l", ylab = "predicted y")

## Prediction intervals, special cases
##  The first three of these throw warnings
w <- 1 + x^2
fit <- lm(y ~ x)
wfit <- lm(y ~ x, weights = w)
predict(fit, interval = "prediction")
predict(wfit, interval = "prediction")
predict(wfit, new, interval = "prediction")
predict(wfit, new, interval = "prediction", weights = (new$x)^2)
predict(wfit, new, interval = "prediction", weights = ~x^2)

##-- From  aov(.) example ---- predict(.. terms)
npk.aov <- aov(yield ~ block + N*P*K, npk)
(termL <- attr(terms(npk.aov), "term.labels"))
(pt <- predict(npk.aov, type = "terms"))
pt. <- predict(npk.aov, type = "terms", terms = termL[1:4])
stopifnot(all.equal(pt[,1:4], pt.,
                    tolerance = 1e-12, check.attributes = FALSE))



cleanEx()
nameEx("predict.loess")
### * predict.loess

flush(stderr()); flush(stdout())

### Name: predict.loess
### Title: Predict Loess Curve or Surface
### Aliases: predict.loess
### Keywords: smooth

### ** Examples

cars.lo <- loess(dist ~ speed, cars)
predict(cars.lo, data.frame(speed = seq(5, 30, 1)), se = TRUE)
# to get extrapolation
cars.lo2 <- loess(dist ~ speed, cars,
  control = loess.control(surface = "direct"))
predict(cars.lo2, data.frame(speed = seq(5, 30, 1)), se = TRUE)



cleanEx()
nameEx("predict.nls")
### * predict.nls

flush(stderr()); flush(stdout())

### Name: predict.nls
### Title: Predicting from Nonlinear Least Squares Fits
### Aliases: predict.nls
### Keywords: nonlinear regression models

### ** Examples

## Don't show: 
od <- options(digits = 5)
## End(Don't show)
require(graphics)

fm <- nls(demand ~ SSasympOrig(Time, A, lrc), data = BOD)
predict(fm)              # fitted values at observed times
## Form data plot and smooth line for the predictions
opar <- par(las = 1)
plot(demand ~ Time, data = BOD, col = 4,
     main = "BOD data and fitted first-order curve",
     xlim = c(0,7), ylim = c(0, 20) )
tt <- seq(0, 8, length = 101)
lines(tt, predict(fm, list(Time = tt)))
par(opar)
## Don't show: 
options(od)
## End(Don't show)



graphics::par(get("par.postscript", pos = 'CheckExEnv'))
cleanEx()
nameEx("predict.smooth.spline")
### * predict.smooth.spline

flush(stderr()); flush(stdout())

### Name: predict.smooth.spline
### Title: Predict from Smoothing Spline Fit
### Aliases: predict.smooth.spline
### Keywords: smooth

### ** Examples

require(graphics)

attach(cars)
cars.spl <- smooth.spline(speed, dist, df = 6.4)
## Don't show: 
print.default(cars.spl)
## End(Don't show)

## "Proof" that the derivatives are okay, by comparing with approximation
diff.quot <- function(x, y) {
  ## Difference quotient (central differences where available)
  n <- length(x); i1 <- 1:2; i2 <- (n-1):n
  c(diff(y[i1]) / diff(x[i1]), (y[-i1] - y[-i2]) / (x[-i1] - x[-i2]),
    diff(y[i2]) / diff(x[i2]))
}

xx <- unique(sort(c(seq(0, 30, by = .2), kn <- unique(speed))))
i.kn <- match(kn, xx)   # indices of knots within xx
op <- par(mfrow = c(2,2))
plot(speed, dist, xlim = range(xx), main = "Smooth.spline & derivatives")
lines(pp <- predict(cars.spl, xx), col = "red")
points(kn, pp$y[i.kn], pch = 3, col = "dark red")
mtext("s(x)", col = "red")
for(d in 1:3){
  n <- length(pp$x)
  plot(pp$x, diff.quot(pp$x,pp$y), type = "l", xlab = "x", ylab = "",
       col = "blue", col.main = "red",
       main = paste0("s" ,paste(rep("'", d), collapse = ""), "(x)"))
  mtext("Difference quotient approx.(last)", col = "blue")
  lines(pp <- predict(cars.spl, xx, deriv = d), col = "red")
## Don't show: 
  print(pp)
## End(Don't show)
  points(kn, pp$y[i.kn], pch = 3, col = "dark red")
  abline(h = 0, lty = 3, col = "gray")
}
detach(); par(op)



graphics::par(get("par.postscript", pos = 'CheckExEnv'))
cleanEx()
nameEx("princomp")
### * princomp

flush(stderr()); flush(stdout())

### Name: princomp
### Title: Principal Components Analysis
### Aliases: princomp princomp.formula princomp.default plot.princomp
###   print.princomp predict.princomp
### Keywords: multivariate

### ** Examples

require(graphics)

## The variances of the variables in the
## USArrests data vary by orders of magnitude, so scaling is appropriate
(pc.cr <- princomp(USArrests))  # inappropriate
princomp(USArrests, cor = TRUE) # =^= prcomp(USArrests, scale=TRUE)
## Similar, but different:
## The standard deviations differ by a factor of sqrt(49/50)

summary(pc.cr <- princomp(USArrests, cor = TRUE))
loadings(pc.cr)  # note that blank entries are small but not zero
## The signs of the columns of the loadings are arbitrary
plot(pc.cr) # shows a screeplot.
biplot(pc.cr)

## Formula interface
princomp(~ ., data = USArrests, cor = TRUE)

## NA-handling
USArrests[1, 2] <- NA
pc.cr <- princomp(~ Murder + Assault + UrbanPop,
                  data = USArrests, na.action = na.exclude, cor = TRUE)

## (Simple) Robust PCA:
## Classical:
(pc.cl  <- princomp(stackloss))


cleanEx()
nameEx("print.power.htest")
### * print.power.htest

flush(stderr()); flush(stdout())

### Name: print.power.htest
### Title: Print Methods for Hypothesis Tests and Power Calculation Objects
### Aliases: print.htest print.power.htest
### Keywords: htest

### ** Examples

(ptt <- power.t.test(n = 20, delta = 1))
print(ptt, digits =  4) # using less digits than default
print(ptt, digits = 12) # using more  "       "     "



cleanEx()
nameEx("print.ts")
### * print.ts

flush(stderr()); flush(stdout())

### Name: print.ts
### Title: Printing and Formatting of Time-Series Objects
### Aliases: .preformat.ts print.ts
### Keywords: ts

### ** Examples

print(ts(1:10, frequency = 7, start = c(12, 2)), calendar = TRUE)

print(sunsp.1 <- window(sunspot.month, end=c(1756, 12)))
m <- .preformat.ts(sunsp.1) # a character matrix



cleanEx()
nameEx("printCoefmat")
### * printCoefmat

flush(stderr()); flush(stdout())

### Name: printCoefmat
### Title: Print Coefficient Matrices
### Aliases: printCoefmat
### Keywords: print

### ** Examples

cmat <- cbind(rnorm(3, 10), sqrt(rchisq(3, 12)))
cmat <- cbind(cmat, cmat[, 1]/cmat[, 2])
cmat <- cbind(cmat, 2*pnorm(-cmat[, 3]))
colnames(cmat) <- c("Estimate", "Std.Err", "Z value", "Pr(>z)")
printCoefmat(cmat[, 1:3])
printCoefmat(cmat)
op <- options(show.coef.Pvalues = FALSE)
printCoefmat(cmat, digits = 2)
printCoefmat(cmat, digits = 2, P.values = TRUE)
options(op) # restore



cleanEx()
nameEx("profile.nls")
### * profile.nls

flush(stderr()); flush(stdout())

### Name: profile.nls
### Title: Method for Profiling nls Objects
### Aliases: profile.nls
### Keywords: nonlinear regression models

### ** Examples

## Don't show: 
od <- options(digits = 4)
## End(Don't show)
# obtain the fitted object
fm1 <- nls(demand ~ SSasympOrig(Time, A, lrc), data = BOD)
# get the profile for the fitted model: default level is too extreme
pr1 <- profile(fm1, alpha = 0.05)
# profiled values for the two parameters
pr1$A
pr1$lrc
# see also example(plot.profile.nls)
## Don't show: 
options(od)
## End(Don't show)



cleanEx()
nameEx("proj")
### * proj

flush(stderr()); flush(stdout())

### Name: proj
### Title: Projections of Models
### Aliases: proj proj.default proj.lm proj.aov proj.aovlist
### Keywords: models

### ** Examples

N <- c(0,1,0,1,1,1,0,0,0,1,1,0,1,1,0,0,1,0,1,0,1,1,0,0)
P <- c(1,1,0,0,0,1,0,1,1,1,0,0,0,1,0,1,1,0,0,1,0,1,1,0)
K <- c(1,0,0,1,0,1,1,0,0,1,0,1,0,1,1,0,0,0,1,1,1,0,1,0)
yield <- c(49.5,62.8,46.8,57.0,59.8,58.5,55.5,56.0,62.8,55.8,69.5,
55.0, 62.0,48.8,45.5,44.2,52.0,51.5,49.8,48.8,57.2,59.0,53.2,56.0)

npk <- data.frame(block = gl(6,4), N = factor(N), P = factor(P),
                  K = factor(K), yield = yield)
npk.aov <- aov(yield ~ block + N*P*K, npk)
proj(npk.aov)

## as a test, not particularly sensible
options(contrasts = c("contr.helmert", "contr.treatment"))
npk.aovE <- aov(yield ~  N*P*K + Error(block), npk)
proj(npk.aovE)



base::options(contrasts = c(unordered = "contr.treatment",ordered = "contr.poly"))
cleanEx()
nameEx("prop.test")
### * prop.test

flush(stderr()); flush(stdout())

### Name: prop.test
### Title: Test of Equal or Given Proportions
### Aliases: prop.test
### Keywords: htest

### ** Examples

heads <- rbinom(1, size = 100, prob = .5)
prop.test(heads, 100)          # continuity correction TRUE by default
prop.test(heads, 100, correct = FALSE)

## Data from Fleiss (1981), p. 139.
## H0: The null hypothesis is that the four populations from which
##     the patients were drawn have the same true proportion of smokers.
## A:  The alternative is that this proportion is different in at
##     least one of the populations.

smokers  <- c( 83, 90, 129, 70 )
patients <- c( 86, 93, 136, 82 )
prop.test(smokers, patients)



cleanEx()
nameEx("prop.trend.test")
### * prop.trend.test

flush(stderr()); flush(stdout())

### Name: prop.trend.test
### Title: Test for trend in proportions
### Aliases: prop.trend.test
### Keywords: htest

### ** Examples

smokers  <- c( 83, 90, 129, 70 )
patients <- c( 86, 93, 136, 82 )
prop.test(smokers, patients)
prop.trend.test(smokers, patients)
prop.trend.test(smokers, patients, c(0,0,0,1))



cleanEx()
nameEx("qqnorm")
### * qqnorm

flush(stderr()); flush(stdout())

### Name: qqnorm
### Title: Quantile-Quantile Plots
### Aliases: qqnorm qqnorm.default qqplot qqline
### Keywords: hplot distribution

### ** Examples

require(graphics)

y <- rt(200, df = 5)
qqnorm(y); qqline(y, col = 2)
qqplot(y, rt(300, df = 5))

qqnorm(precip, ylab = "Precipitation [in/yr] for 70 US cities")

## "QQ-Chisquare" : --------------------------
y <- rchisq(500, df = 3)
## Q-Q plot for Chi^2 data against true theoretical distribution:
qqplot(qchisq(ppoints(500), df = 3), y,
       main = expression("Q-Q plot for" ~~ {chi^2}[nu == 3]))
qqline(y, distribution = function(p) qchisq(p, df = 3),
       prob = c(0.1, 0.6), col = 2)
mtext("qqline(*, dist = qchisq(., df=3), prob = c(0.1, 0.6))")



cleanEx()
nameEx("quade.test")
### * quade.test

flush(stderr()); flush(stdout())

### Name: quade.test
### Title: Quade Test
### Aliases: quade.test quade.test.default quade.test.formula
### Keywords: htest

### ** Examples

## Conover (1999, p. 375f):
## Numbers of five brands of a new hand lotion sold in seven stores
## during one week.
y <- matrix(c( 5,  4,  7, 10, 12,
               1,  3,  1,  0,  2,
              16, 12, 22, 22, 35,
               5,  4,  3,  5,  4,
              10,  9,  7, 13, 10,
              19, 18, 28, 37, 58,
              10,  7,  6,  8,  7),
            nrow = 7, byrow = TRUE,
            dimnames =
            list(Store = as.character(1:7),
                 Brand = LETTERS[1:5]))
y
quade.test(y)



cleanEx()
nameEx("quantile")
### * quantile

flush(stderr()); flush(stdout())

### Name: quantile
### Title: Sample Quantiles
### Aliases: quantile quantile.default
### Keywords: univar

### ** Examples

quantile(x <- rnorm(1001)) # Extremes & Quartiles by default
quantile(x,  probs = c(0.1, 0.5, 1, 2, 5, 10, 50, NA)/100)

### Compare different types
quantAll <- function(x, prob, ...)
  t(vapply(1:9, function(typ) quantile(x, prob=prob, type = typ, ...), quantile(x, prob, type=1)))
p <- c(0.1, 0.5, 1, 2, 5, 10, 50)/100
signif(quantAll(x, p), 4)
## for complex numbers:
z <- complex(re=x, im = -10*x)
signif(quantAll(z, p), 4)



cleanEx()
nameEx("r2dtable")
### * r2dtable

flush(stderr()); flush(stdout())

### Name: r2dtable
### Title: Random 2-way Tables with Given Marginals
### Aliases: r2dtable
### Keywords: distribution

### ** Examples

## Fisher's Tea Drinker data.
TeaTasting <-
matrix(c(3, 1, 1, 3),
       nrow = 2,
       dimnames = list(Guess = c("Milk", "Tea"),
                       Truth = c("Milk", "Tea")))
## Simulate permutation test for independence based on the maximum
## Pearson residuals (rather than their sum).
rowTotals <- rowSums(TeaTasting)
colTotals <- colSums(TeaTasting)
nOfCases <- sum(rowTotals)
expected <- outer(rowTotals, colTotals, "*") / nOfCases
maxSqResid <- function(x) max((x - expected) ^ 2 / expected)
simMaxSqResid <-
    sapply(r2dtable(1000, rowTotals, colTotals), maxSqResid)
sum(simMaxSqResid >= maxSqResid(TeaTasting)) / 1000
## Fisher's exact test gives p = 0.4857 ...



cleanEx()
nameEx("rWishart")
### * rWishart

flush(stderr()); flush(stdout())

### Name: rWishart
### Title: Random Wishart Distributed Matrices
### Aliases: rWishart
### Keywords: multivariate

### ** Examples

## Artificial
S <- toeplitz((10:1)/10)
set.seed(11)
R <- rWishart(1000, 20, S)
dim(R)  #  10 10  1000
mR <- apply(R, 1:2, mean)  # ~= E[ Wish(S, 20) ] = 20 * S
stopifnot(all.equal(mR, 20*S, tolerance = .009))

## See Details, the variance is
Va <- 20*(S^2 + tcrossprod(diag(S)))
vR <- apply(R, 1:2, var)
stopifnot(all.equal(vR, Va, tolerance = 1/16))



cleanEx()
nameEx("read.ftable")
### * read.ftable

flush(stderr()); flush(stdout())

### Name: read.ftable
### Title: Manipulate Flat Contingency Tables
### Aliases: read.ftable write.ftable format.ftable print.ftable
### Keywords: category

### ** Examples

## Agresti (1990), page 157, Table 5.8.
## Not in ftable standard format, but o.k.
file <- tempfile()
cat("             Intercourse\n",
    "Race  Gender     Yes  No\n",
    "White Male        43 134\n",
    "      Female      26 149\n",
    "Black Male        29  23\n",
    "      Female      22  36\n",
    file = file)
ft1 <- read.ftable(file)
ft1
unlink(file)

## Agresti (1990), page 297, Table 8.16.
## Almost o.k., but misses the name of the row variable.
file <- tempfile()
cat("                      \"Tonsil Size\"\n",
    "            \"Not Enl.\" \"Enl.\" \"Greatly Enl.\"\n",
    "Noncarriers       497     560           269\n",
    "Carriers           19      29            24\n",
    file = file)
ft <- read.ftable(file, skip = 2,
                  row.var.names = "Status",
                  col.vars = list("Tonsil Size" =
                      c("Not Enl.", "Enl.", "Greatly Enl.")))
ft
unlink(file)

ft22 <- ftable(Titanic, row.vars = 2:1, col.vars = 4:3)
write.ftable(ft22, quote = FALSE)
write.ftable(ft22, quote = FALSE, method="row.compact")
write.ftable(ft22, quote = FALSE, method="col.compact")
write.ftable(ft22, quote = FALSE, method="compact")
## Don't show: 
 op <- options(warn = 2) # no warnings allowed
 stopifnot(dim(format(ft)) == 4:5,
	   dim(format(ftable(UCBAdmissions))) == c(6,9))
 meths <- c("non.compact", "row.compact", "col.compact", "compact")
 dimform <-
    function(ft) sapply(meths, function(M) dim(format(ft, method = M)))
 m.eq    <- function(M,m) all.equal(unname(M), m, tolerance = 0)
 ## All format(..) w/o warnings:
 stopifnot(m.eq(print(dimform(ft22)),
		rbind(11:10, rep(7:6, each = 2))),
	   m.eq(print(dimform(ftable(Titanic, row.vars = integer()))),
		rbind(rep(6:5,2), 33)))
 options(op)
## End(Don't show)



cleanEx()
nameEx("rect.hclust")
### * rect.hclust

flush(stderr()); flush(stdout())

### Name: rect.hclust
### Title: Draw Rectangles Around Hierarchical Clusters
### Aliases: rect.hclust
### Keywords: aplot cluster

### ** Examples

require(graphics)

hca <- hclust(dist(USArrests))
plot(hca)
rect.hclust(hca, k = 3, border = "red")
x <- rect.hclust(hca, h = 50, which = c(2,7), border = 3:4)
x



cleanEx()
nameEx("relevel")
### * relevel

flush(stderr()); flush(stdout())

### Name: relevel
### Title: Reorder Levels of Factor
### Aliases: relevel relevel.default relevel.factor relevel.ordered
### Keywords: utilities models

### ** Examples

warpbreaks$tension <- relevel(warpbreaks$tension, ref = "M")
summary(lm(breaks ~ wool + tension, data = warpbreaks))



cleanEx()
nameEx("reorder.dendrogram")
### * reorder.dendrogram

flush(stderr()); flush(stdout())

### Name: reorder.dendrogram
### Title: Reorder a Dendrogram
### Aliases: reorder.dendrogram
### Keywords: manip

### ** Examples

require(graphics)

set.seed(123)
x <- rnorm(10)
hc <- hclust(dist(x))
dd <- as.dendrogram(hc)
dd.reorder <- reorder(dd, 10:1)
plot(dd, main = "random dendrogram 'dd'")

op <- par(mfcol = 1:2)
plot(dd.reorder, main = "reorder(dd, 10:1)")
plot(reorder(dd, 10:1, agglo.FUN = mean), main = "reorder(dd, 10:1, mean)")
par(op)



graphics::par(get("par.postscript", pos = 'CheckExEnv'))
cleanEx()
nameEx("reorder.factor")
### * reorder.factor

flush(stderr()); flush(stdout())

### Name: reorder.default
### Title: Reorder Levels of a Factor
### Aliases: reorder reorder.default
### Keywords: utilities

### ** Examples

require(graphics)

bymedian <- with(InsectSprays, reorder(spray, count, median))
boxplot(count ~ bymedian, data = InsectSprays,
        xlab = "Type of spray", ylab = "Insect count",
        main = "InsectSprays data", varwidth = TRUE,
        col = "lightgray")



cleanEx()
nameEx("replications")
### * replications

flush(stderr()); flush(stdout())

### Name: replications
### Title: Number of Replications of Terms
### Aliases: replications
### Keywords: models

### ** Examples

## From Venables and Ripley (2002) p.165.
N <- c(0,1,0,1,1,1,0,0,0,1,1,0,1,1,0,0,1,0,1,0,1,1,0,0)
P <- c(1,1,0,0,0,1,0,1,1,1,0,0,0,1,0,1,1,0,0,1,0,1,1,0)
K <- c(1,0,0,1,0,1,1,0,0,1,0,1,0,1,1,0,0,0,1,1,1,0,1,0)
yield <- c(49.5,62.8,46.8,57.0,59.8,58.5,55.5,56.0,62.8,55.8,69.5,
55.0, 62.0,48.8,45.5,44.2,52.0,51.5,49.8,48.8,57.2,59.0,53.2,56.0)

npk <- data.frame(block = gl(6,4), N = factor(N), P = factor(P),
                  K = factor(K), yield = yield)
replications(~ . - yield, npk)



cleanEx()
nameEx("reshape")
### * reshape

flush(stderr()); flush(stdout())

### Name: reshape
### Title: Reshape Grouped Data
### Aliases: reshape
### Keywords: manip

### ** Examples

summary(Indometh)
wide <- reshape(Indometh, v.names = "conc", idvar = "Subject",
                timevar = "time", direction = "wide")
wide

reshape(wide, direction = "long")
reshape(wide, idvar = "Subject", varying = list(2:12),
        v.names = "conc", direction = "long")

## times need not be numeric
df <- data.frame(id = rep(1:4, rep(2,4)),
                 visit = I(rep(c("Before","After"), 4)),
                 x = rnorm(4), y = runif(4))
df
reshape(df, timevar = "visit", idvar = "id", direction = "wide")
## warns that y is really varying
reshape(df, timevar = "visit", idvar = "id", direction = "wide", v.names = "x")


##  unbalanced 'long' data leads to NA fill in 'wide' form
df2 <- df[1:7, ]
df2
reshape(df2, timevar = "visit", idvar = "id", direction = "wide")

## Alternative regular expressions for guessing names
df3 <- data.frame(id = 1:4, age = c(40,50,60,50), dose1 = c(1,2,1,2),
                  dose2 = c(2,1,2,1), dose4 = c(3,3,3,3))
reshape(df3, direction = "long", varying = 3:5, sep = "")


## an example that isn't longitudinal data
state.x77 <- as.data.frame(state.x77)
long <- reshape(state.x77, idvar = "state", ids = row.names(state.x77),
                times = names(state.x77), timevar = "Characteristic",
                varying = list(names(state.x77)), direction = "long")

reshape(long, direction = "wide")

reshape(long, direction = "wide", new.row.names = unique(long$state))

## multiple id variables
df3 <- data.frame(school = rep(1:3, each = 4), class = rep(9:10, 6),
                  time = rep(c(1,1,2,2), 3), score = rnorm(12))
wide <- reshape(df3, idvar = c("school","class"), direction = "wide")
wide
## transform back
reshape(wide)




cleanEx()
nameEx("runmed")
### * runmed

flush(stderr()); flush(stdout())

### Name: runmed
### Title: Running Medians - Robust Scatter Plot Smoothing
### Aliases: runmed
### Keywords: smooth robust

### ** Examples

require(graphics)

utils::example(nhtemp)
myNHT <- as.vector(nhtemp)
myNHT[20] <- 2 * nhtemp[20]
plot(myNHT, type = "b", ylim = c(48, 60), main = "Running Medians Example")
lines(runmed(myNHT, 7), col = "red")

## special: multiple y values for one x
plot(cars, main = "'cars' data and runmed(dist, 3)")
lines(cars, col = "light gray", type = "c")
with(cars, lines(speed, runmed(dist, k = 3), col = 2))

## nice quadratic with a few outliers
y <- ys <- (-20:20)^2
y [c(1,10,21,41)] <- c(150, 30, 400, 450)
all(y == runmed(y, 1)) # 1-neighbourhood <==> interpolation
plot(y) ## lines(y, lwd = .1, col = "light gray")
lines(lowess(seq(y), y, f = 0.3), col = "brown")
lines(runmed(y, 7), lwd = 2, col = "blue")
lines(runmed(y, 11), lwd = 2, col = "red")

## Lowess is not robust
y <- ys ; y[21] <- 6666 ; x <- seq(y)
col <- c("black", "brown","blue")
plot(y, col = col[1])
lines(lowess(x, y, f = 0.3), col = col[2])
lines(runmed(y, 7),      lwd = 2, col = col[3])
legend(length(y),max(y), c("data", "lowess(y, f = 0.3)", "runmed(y, 7)"),
       xjust = 1, col = col, lty = c(0, 1, 1), pch = c(1,NA,NA))



cleanEx()
nameEx("scatter.smooth")
### * scatter.smooth

flush(stderr()); flush(stdout())

### Name: scatter.smooth
### Title: Scatter Plot with Smooth Curve Fitted by Loess
### Aliases: scatter.smooth loess.smooth
### Keywords: smooth

### ** Examples

require(graphics)

with(cars, scatter.smooth(speed, dist))
## or with dotted thick smoothed line results :
with(cars, scatter.smooth(speed, dist, lpars =
                    list(col = "red", lwd = 3, lty = 3)))



cleanEx()
nameEx("screeplot")
### * screeplot

flush(stderr()); flush(stdout())

### Name: screeplot
### Title: Screeplots
### Aliases: screeplot screeplot.default
### Keywords: multivariate

### ** Examples

require(graphics)

## The variances of the variables in the
## USArrests data vary by orders of magnitude, so scaling is appropriate
(pc.cr <- princomp(USArrests, cor = TRUE))  # inappropriate
screeplot(pc.cr)

fit <- princomp(covmat = Harman74.cor)
screeplot(fit)
screeplot(fit, npcs = 24, type = "lines")



cleanEx()
nameEx("sd")
### * sd

flush(stderr()); flush(stdout())

### Name: sd
### Title: Standard Deviation
### Aliases: sd
### Keywords: univar

### ** Examples

sd(1:2) ^ 2



cleanEx()
nameEx("se.contrast")
### * se.contrast

flush(stderr()); flush(stdout())

### Name: se.contrast
### Title: Standard Errors for Contrasts in Model Terms
### Aliases: se.contrast se.contrast.aov se.contrast.aovlist
### Keywords: models

### ** Examples

## From Venables and Ripley (2002) p.165.
N <- c(0,1,0,1,1,1,0,0,0,1,1,0,1,1,0,0,1,0,1,0,1,1,0,0)
P <- c(1,1,0,0,0,1,0,1,1,1,0,0,0,1,0,1,1,0,0,1,0,1,1,0)
K <- c(1,0,0,1,0,1,1,0,0,1,0,1,0,1,1,0,0,0,1,1,1,0,1,0)
yield <- c(49.5,62.8,46.8,57.0,59.8,58.5,55.5,56.0,62.8,55.8,69.5,
55.0, 62.0,48.8,45.5,44.2,52.0,51.5,49.8,48.8,57.2,59.0,53.2,56.0)

npk <- data.frame(block = gl(6,4), N = factor(N), P = factor(P),
                  K = factor(K), yield = yield)
## Set suitable contrasts.
options(contrasts = c("contr.helmert", "contr.poly"))
npk.aov1 <- aov(yield ~ block + N + K, data = npk)
se.contrast(npk.aov1, list(N == "0", N == "1"), data = npk)
# or via a matrix
cont <- matrix(c(-1,1), 2, 1, dimnames = list(NULL, "N"))
se.contrast(npk.aov1, cont[N, , drop = FALSE]/12, data = npk)

## test a multi-stratum model
npk.aov2 <- aov(yield ~ N + K + Error(block/(N + K)), data = npk)
se.contrast(npk.aov2, list(N == "0", N == "1"))


## an example looking at an interaction contrast
## Dataset from R.E. Kirk (1995)
## 'Experimental Design: procedures for the behavioral sciences'
score <- c(12, 8,10, 6, 8, 4,10,12, 8, 6,10,14, 9, 7, 9, 5,11,12,
            7,13, 9, 9, 5,11, 8, 7, 3, 8,12,10,13,14,19, 9,16,14)
A <- gl(2, 18, labels = c("a1", "a2"))
B <- rep(gl(3, 6, labels = c("b1", "b2", "b3")), 2)
fit <- aov(score ~ A*B)
cont <- c(1, -1)[A] * c(1, -1, 0)[B]
sum(cont)       # 0
sum(cont*score) # value of the contrast
se.contrast(fit, as.matrix(cont))
(t.stat <- sum(cont*score)/se.contrast(fit, as.matrix(cont)))
summary(fit, split = list(B = 1:2), expand.split = TRUE)
## t.stat^2 is the F value on the A:B: C1 line (with Helmert contrasts)
## Now look at all three interaction contrasts
cont <- c(1, -1)[A] * cbind(c(1, -1, 0), c(1, 0, -1), c(0, 1, -1))[B,]
se.contrast(fit, cont)  # same, due to balance.
rm(A, B, score)


## multi-stratum example where efficiencies play a role
utils::example(eff.aovlist)
fit <- aov(Yield ~ A + B * C + Error(Block), data = aovdat)
cont1 <- c(-1, 1)[A]/32  # Helmert contrasts
cont2 <- c(-1, 1)[B] * c(-1, 1)[C]/32
cont <- cbind(A = cont1, BC = cont2)
colSums(cont*Yield) # values of the contrasts
se.contrast(fit, as.matrix(cont))


base::options(contrasts = c(unordered = "contr.treatment",ordered = "contr.poly"))
cleanEx()
nameEx("selfStart")
### * selfStart

flush(stderr()); flush(stdout())

### Name: selfStart
### Title: Construct Self-starting Nonlinear Models
### Aliases: selfStart selfStart.default selfStart.formula
### Keywords: models

### ** Examples

## self-starting logistic model

## The "initializer" (finds initial values for parameters from data):
initLogis <- function(mCall, data, LHS) {
    xy <- data.frame(sortedXyData(mCall[["input"]], LHS, data))
    if(nrow(xy) < 4)
        stop("too few distinct input values to fit a logistic model")
    z <- xy[["y"]]
    ## transform to proportion, i.e. in (0,1) :
    rng <- range(z); dz <- diff(rng)
    z <- (z - rng[1L] + 0.05 * dz)/(1.1 * dz)
    xy[["z"]] <- log(z/(1 - z))		# logit transformation
    aux <- coef(lm(x ~ z, xy))
    pars <- coef(nls(y ~ 1/(1 + exp((xmid - x)/scal)),
                     data = xy,
                     start = list(xmid = aux[[1L]], scal = aux[[2L]]),
                     algorithm = "plinear"))
    setNames(pars[c(".lin", "xmid", "scal")], nm = mCall[c("Asym", "xmid", "scal")])
}

SSlogis <- selfStart(~ Asym/(1 + exp((xmid - x)/scal)),
                     initial = initLogis,
                     parameters = c("Asym", "xmid", "scal"))


# 'first.order.log.model' is a function object defining a first order
# compartment model
# 'first.order.log.initial' is a function object which calculates initial
# values for the parameters in 'first.order.log.model'
#
# self-starting first order compartment model
## Not run: 
##D SSfol <- selfStart(first.order.log.model, first.order.log.initial)
## End(Not run)

## Explore the self-starting models already available in R's  "stats":
pos.st <- which("package:stats" == search())
mSS <- apropos("^SS..", where = TRUE, ignore.case = FALSE)
(mSS <- unname(mSS[names(mSS) == pos.st]))
fSS <- sapply(mSS, get, pos = pos.st, mode = "function")
all(sapply(fSS, inherits, "selfStart"))  # -> TRUE

## Show the argument list of each self-starting function:
str(fSS, give.attr = FALSE)



cleanEx()
nameEx("setNames")
### * setNames

flush(stderr()); flush(stdout())

### Name: setNames
### Title: Set the Names in an Object
### Aliases: setNames
### Keywords: list

### ** Examples

setNames( 1:3, c("foo", "bar", "baz") )
# this is just a short form of
tmp <- 1:3
names(tmp) <-  c("foo", "bar", "baz")
tmp

## special case of character vector, using default
setNames(nm = c("First", "2nd"))



cleanEx()
nameEx("shapiro.test")
### * shapiro.test

flush(stderr()); flush(stdout())

### Name: shapiro.test
### Title: Shapiro-Wilk Normality Test
### Aliases: shapiro.test
### Keywords: htest

### ** Examples

shapiro.test(rnorm(100, mean = 5, sd = 3))
shapiro.test(runif(100, min = 2, max = 4))



cleanEx()
nameEx("sigma")
### * sigma

flush(stderr()); flush(stdout())

### Name: sigma
### Title: Extract Residual Standard Deviation 'Sigma'
### Aliases: sigma sigma.default sigma.mlm
### Keywords: models

### ** Examples

## -- lm() ------------------------------
lm1 <- lm(Fertility ~ . , data = swiss)
sigma(lm1) # ~= 7.165  = "Residual standard error"  printed from summary(lm1)
stopifnot(all.equal(sigma(lm1), summary(lm1)$sigma, tol=1e-15))

## -- nls() -----------------------------
DNase1 <- subset(DNase, Run == 1)
fm.DN1 <- nls(density ~ SSlogis(log(conc), Asym, xmid, scal), DNase1)
sigma(fm.DN1) # ~= 0.01919  as from summary(..)
stopifnot(all.equal(sigma(fm.DN1), summary(fm.DN1)$sigma, tol=1e-15))

## -- glm() -----------------------------
## -- a) Binomial -- Example from MASS
ldose <- rep(0:5, 2)
numdead <- c(1, 4, 9, 13, 18, 20, 0, 2, 6, 10, 12, 16)
sex <- factor(rep(c("M", "F"), c(6, 6)))
SF <- cbind(numdead, numalive = 20-numdead)
sigma(budworm.lg <- glm(SF ~ sex*ldose, family = binomial))

## -- b) Poisson -- from ?glm :
## Dobson (1990) Page 93: Randomized Controlled Trial :
counts <- c(18,17,15,20,10,20,25,13,12)
outcome <- gl(3,1,9)
treatment <- gl(3,3)
sigma(glm.D93 <- glm(counts ~ outcome + treatment, family = poisson()))
## (currently) *differs* from
summary(glm.D93)$dispersion # == 1
## and the *Quasi*poisson's dispersion
sigma(glm.qD93 <- update(glm.D93, family = quasipoisson()))
sigma (glm.qD93)^2 # 1.282285 is close, but not the same
summary(glm.qD93)$dispersion # == 1.2933

## -- Multivariate lm() "mlm" -----------
utils::example("SSD", echo=FALSE)
sigma(mlmfit) # is the same as {but more efficient than}
sqrt(diag(estVar(mlmfit)))
## Don't show: 
stopifnot(all.equal(sigma(mlmfit), sqrt(diag(estVar(mlmfit)))))
## End(Don't show)



cleanEx()
nameEx("simulate")
### * simulate

flush(stderr()); flush(stdout())

### Name: simulate
### Title: Simulate Responses
### Aliases: simulate
### Keywords: models datagen

### ** Examples

x <- 1:5
mod1 <- lm(c(1:3, 7, 6) ~ x)
S1 <- simulate(mod1, nsim = 4)
## repeat the simulation:
.Random.seed <- attr(S1, "seed")
identical(S1, simulate(mod1, nsim = 4))

S2 <- simulate(mod1, nsim = 200, seed = 101)
rowMeans(S2) # should be about the same as
fitted(mod1)

## repeat identically:
(sseed <- attr(S2, "seed")) # seed; RNGkind as attribute
stopifnot(identical(S2, simulate(mod1, nsim = 200, seed = sseed)))

## To be sure about the proper RNGkind, e.g., after
RNGversion("2.7.0")
## first set the RNG kind, then simulate
do.call(RNGkind, attr(sseed, "kind"))
identical(S2, simulate(mod1, nsim = 200, seed = sseed))

## Binomial GLM examples
yb1 <- matrix(c(4, 4, 5, 7, 8, 6, 6, 5, 3, 2), ncol = 2)
modb1 <- glm(yb1 ~ x, family = binomial)
S3 <- simulate(modb1, nsim = 4)
# each column of S3 is a two-column matrix.

x2 <- sort(runif(100))
yb2 <- rbinom(100, prob = plogis(2*(x2-1)), size = 1)
yb2 <- factor(1 + yb2, labels = c("failure", "success"))
modb2 <- glm(yb2 ~ x2, family = binomial)
S4 <- simulate(modb2, nsim = 4)
# each column of S4 is a factor



cleanEx()
nameEx("smooth")
### * smooth

flush(stderr()); flush(stdout())

### Name: smooth
### Title: Tukey's (Running Median) Smoothing
### Aliases: smooth
### Keywords: robust smooth

### ** Examples

require(graphics)

## see also   demo(smooth) !

x1 <- c(4, 1, 3, 6, 6, 4, 1, 6, 2, 4, 2) # very artificial
(x3R <- smooth(x1, "3R")) # 2 iterations of "3"
smooth(x3R, kind = "S")

sm.3RS <- function(x, ...)
   smooth(smooth(x, "3R", ...), "S", ...)

y <- c(1, 1, 19:1)
plot(y, main = "misbehaviour of \"3RSR\"", col.main = 3)
lines(sm.3RS(y))
lines(smooth(y))
lines(smooth(y, "3RSR"), col = 3, lwd = 2)  # the horror

x <- c(8:10, 10, 0, 0, 9, 9)
plot(x, main = "breakdown of  3R  and  S  and hence  3RSS")
matlines(cbind(smooth(x, "3R"), smooth(x, "S"), smooth(x, "3RSS"), smooth(x)))

presidents[is.na(presidents)] <- 0 # silly
summary(sm3 <- smooth(presidents, "3R"))
summary(sm2 <- smooth(presidents,"3RSS"))
summary(sm  <- smooth(presidents))

all.equal(c(sm2), c(smooth(smooth(sm3, "S"), "S")))  # 3RSS  === 3R S S
all.equal(c(sm),  c(smooth(smooth(sm3, "S"), "3R"))) # 3RS3R === 3R S 3R

plot(presidents, main = "smooth(presidents0, *) :  3R and default 3RS3R")
lines(sm3, col = 3, lwd = 1.5)
lines(sm, col = 2, lwd = 1.25)



cleanEx()
nameEx("smooth.spline")
### * smooth.spline

flush(stderr()); flush(stdout())

### Name: smooth.spline
### Title: Fit a Smoothing Spline
### Aliases: smooth.spline .nknots.smspl
### Keywords: smooth

### ** Examples

require(graphics)
plot(dist ~ speed, data = cars, main = "data(cars)  &  smoothing splines")
cars.spl <- with(cars, smooth.spline(speed, dist))
cars.spl
## This example has duplicate points, so avoid cv = TRUE
## Don't show: 
  stopifnot(cars.spl $ w == table(cars$speed)) # weights = multiplicities
  utils::str(cars.spl, digits = 5, vec.len = 6)
  cars.spl$fit
## End(Don't show)
lines(cars.spl, col = "blue")
ss10 <- smooth.spline(cars[,"speed"], cars[,"dist"], df = 10)
lines(ss10, lty = 2, col = "red")
legend(5,120,c(paste("default [C.V.] => df =",round(cars.spl$df,1)),
               "s( * , df = 10)"), col = c("blue","red"), lty = 1:2,
       bg = 'bisque')


## Residual (Tukey Anscombe) plot:
plot(residuals(cars.spl) ~ fitted(cars.spl))
abline(h = 0, col = "gray")

## consistency check:
stopifnot(all.equal(cars$dist,
                    fitted(cars.spl) + residuals(cars.spl)))
## The chosen inner knots in original x-scale :
with(cars.spl$fit, min + range * knot[-c(1:3, nk+1 +1:3)]) # == unique(cars$speed)

## Visualize the behavior of  .nknots.smspl()
nKnots <- Vectorize(.nknots.smspl) ; c.. <- adjustcolor("gray20",.5)
curve(nKnots, 1, 250, n=250)
abline(0,1, lty=2, col=c..); text(90,90,"y = x", col=c.., adj=-.25)
abline(h=100,lty=2); abline(v=200, lty=2)

n <- c(1:799, seq(800, 3490, by=10), seq(3500, 10000, by = 50))
plot(n, nKnots(n), type="l", main = "Vectorize(.nknots.smspl) (n)")
abline(0,1, lty=2, col=c..); text(180,180,"y = x", col=c..)
n0 <- c(50, 200, 800, 3200); c0 <- adjustcolor("blue3", .5)
lines(n0, nKnots(n0), type="h", col=c0)
axis(1, at=n0, line=-2, col.ticks=c0, col=NA, col.axis=c0)
axis(4, at=.nknots.smspl(10000), line=-.5, col=c..,col.axis=c.., las=1)

##-- artificial example
y18 <- c(1:3, 5, 4, 7:3, 2*(2:5), rep(10, 4))
xx  <- seq(1, length(y18), len = 201)
(s2   <- smooth.spline(y18)) # GCV
(s02  <- smooth.spline(y18, spar = 0.2))
(s02. <- smooth.spline(y18, spar = 0.2, cv = NA))
plot(y18, main = deparse(s2$call), col.main = 2)
lines(s2, col = "gray"); lines(predict(s2, xx), col = 2)
lines(predict(s02, xx), col = 3); mtext(deparse(s02$call), col = 3)

## Specifying 'lambda' instead of usual spar :
(s2. <- smooth.spline(y18, lambda = s2$lambda, tol = s2$tol))

## Don't show: 
stopifnot(identical(
    with(s2$fit, min + range * knot[-c(1:3, nk+1+1:3)]),
    as.numeric(1:18)),
    with(cars.spl$fit, min + range * knot[-c(1:3, nk+1+1:3)]) == unique(cars$speed))

nD <- c("spar", "ratio", "iparms", "call"); nn <- setdiff(names(s2), nD)
stopifnot(all.equal(s2[nn], s2.[nn], tol = 7e-7), # seen 6.86e-8
          all.equal(predict(s02 , xx),
		    predict(s02., xx), tol = 1e-15))
## End(Don't show)


cleanEx()
nameEx("smoothEnds")
### * smoothEnds

flush(stderr()); flush(stdout())

### Name: smoothEnds
### Title: End Points Smoothing (for Running Medians)
### Aliases: smoothEnds
### Keywords: smooth robust

### ** Examples

require(graphics)

y <- ys <- (-20:20)^2
y [c(1,10,21,41)] <-  c(100, 30, 400, 470)
s7k <- runmed(y, 7, endrule = "keep")
s7. <- runmed(y, 7, endrule = "const")
s7m <- runmed(y, 7)
col3 <- c("midnightblue","blue","steelblue")
plot(y, main = "Running Medians -- runmed(*, k=7, end.rule = X)")
lines(ys, col = "light gray")
matlines(cbind(s7k, s7.,s7m), lwd = 1.5, lty = 1, col = col3)
legend(1, 470, paste("endrule", c("keep","constant","median"), sep = " = "),
       col = col3, lwd = 1.5, lty = 1)

stopifnot(identical(s7m, smoothEnds(s7k, 7)))



cleanEx()
nameEx("sortedXyData")
### * sortedXyData

flush(stderr()); flush(stdout())

### Name: sortedXyData
### Title: Create a 'sortedXyData' Object
### Aliases: sortedXyData sortedXyData.default
### Keywords: manip

### ** Examples

DNase.2 <- DNase[ DNase$Run == "2", ]
sortedXyData( expression(log(conc)), expression(density), DNase.2 )



cleanEx()
nameEx("spec.ar")
### * spec.ar

flush(stderr()); flush(stdout())

### Name: spec.ar
### Title: Estimate Spectral Density of a Time Series from AR Fit
### Aliases: spec.ar
### Keywords: ts

### ** Examples

require(graphics)

spec.ar(lh)

spec.ar(ldeaths)
spec.ar(ldeaths, method = "burg")

spec.ar(log(lynx))
spec.ar(log(lynx), method = "burg", add = TRUE, col = "purple")
spec.ar(log(lynx), method = "mle", add = TRUE, col = "forest green")
spec.ar(log(lynx), method = "ols", add = TRUE, col = "blue")



cleanEx()
nameEx("spec.pgram")
### * spec.pgram

flush(stderr()); flush(stdout())

### Name: spec.pgram
### Title: Estimate Spectral Density of a Time Series by a Smoothed
###   Periodogram
### Aliases: spec.pgram
### Keywords: ts

### ** Examples

require(graphics)

## Examples from Venables & Ripley
spectrum(ldeaths)
spectrum(ldeaths, spans = c(3,5))
spectrum(ldeaths, spans = c(5,7))
spectrum(mdeaths, spans = c(3,3))
spectrum(fdeaths, spans = c(3,3))

## bivariate example
mfdeaths.spc <- spec.pgram(ts.union(mdeaths, fdeaths), spans = c(3,3))
# plots marginal spectra: now plot coherency and phase
plot(mfdeaths.spc, plot.type = "coherency")
plot(mfdeaths.spc, plot.type = "phase")

## now impose a lack of alignment
mfdeaths.spc <- spec.pgram(ts.intersect(mdeaths, lag(fdeaths, 4)),
   spans = c(3,3), plot = FALSE)
plot(mfdeaths.spc, plot.type = "coherency")
plot(mfdeaths.spc, plot.type = "phase")

stocks.spc <- spectrum(EuStockMarkets, kernel("daniell", c(30,50)),
                       plot = FALSE)
plot(stocks.spc, plot.type = "marginal") # the default type
plot(stocks.spc, plot.type = "coherency")
plot(stocks.spc, plot.type = "phase")

sales.spc <- spectrum(ts.union(BJsales, BJsales.lead),
                      kernel("modified.daniell", c(5,7)))
plot(sales.spc, plot.type = "coherency")
plot(sales.spc, plot.type = "phase")



cleanEx()
nameEx("spectrum")
### * spectrum

flush(stderr()); flush(stdout())

### Name: spectrum
### Title: Spectral Density Estimation
### Aliases: spectrum spec
### Keywords: ts

### ** Examples

require(graphics)

## Examples from Venables & Ripley
## spec.pgram
par(mfrow = c(2,2))
spectrum(lh)
spectrum(lh, spans = 3)
spectrum(lh, spans = c(3,3))
spectrum(lh, spans = c(3,5))

spectrum(ldeaths)
spectrum(ldeaths, spans = c(3,3))
spectrum(ldeaths, spans = c(3,5))
spectrum(ldeaths, spans = c(5,7))
spectrum(ldeaths, spans = c(5,7), log = "dB", ci = 0.8)

# for multivariate examples see the help for spec.pgram

## spec.ar
spectrum(lh, method = "ar")
spectrum(ldeaths, method = "ar")



graphics::par(get("par.postscript", pos = 'CheckExEnv'))
cleanEx()
nameEx("splinefun")
### * splinefun

flush(stderr()); flush(stdout())

### Name: splinefun
### Title: Interpolating Splines
### Aliases: spline splinefun splinefunH
### Keywords: math dplot

### ** Examples

require(graphics)

op <- par(mfrow = c(2,1), mgp = c(2,.8,0), mar = 0.1+c(3,3,3,1))
n <- 9
x <- 1:n
y <- rnorm(n)
plot(x, y, main = paste("spline[fun](.) through", n, "points"))
lines(spline(x, y))
lines(spline(x, y, n = 201), col = 2)

y <- (x-6)^2
plot(x, y, main = "spline(.) -- 3 methods")
lines(spline(x, y, n = 201), col = 2)
lines(spline(x, y, n = 201, method = "natural"), col = 3)
lines(spline(x, y, n = 201, method = "periodic"), col = 4)
legend(6, 25, c("fmm","natural","periodic"), col = 2:4, lty = 1)

y <- sin((x-0.5)*pi)
f <- splinefun(x, y)
ls(envir = environment(f))
splinecoef <- get("z", envir = environment(f))
curve(f(x), 1, 10, col = "green", lwd = 1.5)
points(splinecoef, col = "purple", cex = 2)
curve(f(x, deriv = 1), 1, 10, col = 2, lwd = 1.5)
curve(f(x, deriv = 2), 1, 10, col = 2, lwd = 1.5, n = 401)
curve(f(x, deriv = 3), 1, 10, col = 2, lwd = 1.5, n = 401)
par(op)

## Manual spline evaluation --- demo the coefficients :
.x <- splinecoef$x
u <- seq(3, 6, by = 0.25)
(ii <- findInterval(u, .x))
dx <- u - .x[ii]
f.u <- with(splinecoef,
            y[ii] + dx*(b[ii] + dx*(c[ii] + dx* d[ii])))
stopifnot(all.equal(f(u), f.u))

## An example with ties (non-unique  x values):
set.seed(1); x <- round(rnorm(30), 1); y <- sin(pi * x) + rnorm(30)/10
plot(x, y, main = "spline(x,y)  when x has ties")
lines(spline(x, y, n = 201), col = 2)
## visualizes the non-unique ones:
tx <- table(x); mx <- as.numeric(names(tx[tx > 1]))
ry <- matrix(unlist(tapply(y, match(x, mx), range, simplify = FALSE)),
             ncol = 2, byrow = TRUE)
segments(mx, ry[, 1], mx, ry[, 2], col = "blue", lwd = 2)

## An example of monotone interpolation
n <- 20
set.seed(11)
x. <- sort(runif(n)) ; y. <- cumsum(abs(rnorm(n)))
plot(x., y.)
curve(splinefun(x., y.)(x), add = TRUE, col = 2, n = 1001)
curve(splinefun(x., y., method = "monoH.FC")(x), add = TRUE, col = 3, n = 1001)
curve(splinefun(x., y., method = "hyman")   (x), add = TRUE, col = 4, n = 1001)
legend("topleft",
       paste0("splinefun( \"", c("fmm", "monoH.FC", "hyman"), "\" )"),
       col = 2:4, lty = 1, bty = "n")

## and one from Fritsch and Carlson (1980), Dougherty et al (1989)
x. <- c(7.09, 8.09, 8.19, 8.7, 9.2, 10, 12, 15, 20)
f <- c(0, 2.76429e-5, 4.37498e-2, 0.169183, 0.469428, 0.943740,
       0.998636, 0.999919, 0.999994)
s0 <- splinefun(x., f)
s1 <- splinefun(x., f, method = "monoH.FC")
s2 <- splinefun(x., f, method = "hyman")
plot(x., f, ylim = c(-0.2, 1.2))
curve(s0(x), add = TRUE, col = 2, n = 1001) -> m0
curve(s1(x), add = TRUE, col = 3, n = 1001)
curve(s2(x), add = TRUE, col = 4, n = 1001)
legend("right",
       paste0("splinefun( \"", c("fmm", "monoH.FC", "hyman"), "\" )"),
       col = 2:4, lty = 1, bty = "n")

## they seem identical, but are not quite:
xx <- m0$x
plot(xx, s1(xx) - s2(xx), type = "l",  col = 2, lwd = 2,
     main = "Difference   monoH.FC - hyman"); abline(h = 0, lty = 3)

x <- xx[xx < 10.2] ## full range: x <- xx .. does not show enough
ccol <- adjustcolor(2:4, 0.8)
matplot(x, cbind(s0(x, deriv = 2), s1(x, deriv = 2), s2(x, deriv = 2))^2,
        lwd = 2, col = ccol, type = "l", ylab = quote({{f*second}(x)}^2),
        main = expression({{f*second}(x)}^2 ~" for the three 'splines'"))
legend("topright",
       paste0("splinefun( \"", c("fmm", "monoH.FC", "hyman"), "\" )"),
       lwd = 2, col  =  ccol, lty = 1:3, bty = "n")
## --> "hyman" has slightly smaller  Integral f''(x)^2 dx  than "FC",
## here, and both are 'much worse' than the regular fmm spline.



graphics::par(get("par.postscript", pos = 'CheckExEnv'))
cleanEx()
nameEx("stat.anova")
### * stat.anova

flush(stderr()); flush(stdout())

### Name: stat.anova
### Title: GLM Anova Statistics
### Aliases: stat.anova
### Keywords: regression models

### ** Examples

##-- Continued from '?glm':
## Don't show: 
utils::example("glm", echo = FALSE)
## End(Don't show)
print(ag <- anova(glm.D93))
stat.anova(ag$table, test = "Cp",
           scale = sum(resid(glm.D93, "pearson")^2)/4,
           df.scale = 4, n = 9)



cleanEx()
nameEx("step")
### * step

flush(stderr()); flush(stdout())

### Name: step
### Title: Choose a model by AIC in a Stepwise Algorithm
### Aliases: step
### Keywords: models

### ** Examples


cleanEx()
nameEx("stepfun")
### * stepfun

flush(stderr()); flush(stdout())

### Name: stepfun
### Title: Step Functions - Creation and Class
### Aliases: stepfun is.stepfun as.stepfun print.stepfun summary.stepfun
###   knots
### Keywords: dplot

### ** Examples

y0 <- c(1., 2., 4., 3.)
sfun0  <- stepfun(1:3, y0, f = 0)
sfun.2 <- stepfun(1:3, y0, f = 0.2)
sfun1  <- stepfun(1:3, y0, f = 1)
sfun1c <- stepfun(1:3, y0, right = TRUE) # hence f=1
sfun0
summary(sfun0)
summary(sfun.2)

## look at the internal structure:
unclass(sfun0)
ls(envir = environment(sfun0))

x0 <- seq(0.5, 3.5, by = 0.25)
rbind(x = x0, f.f0 = sfun0(x0), f.f02 = sfun.2(x0),
      f.f1 = sfun1(x0), f.f1c = sfun1c(x0))
## Identities :
stopifnot(identical(y0[-1], sfun0 (1:3)), # right = FALSE
          identical(y0[-4], sfun1c(1:3))) # right = TRUE



cleanEx()
nameEx("stl")
### * stl

flush(stderr()); flush(stdout())

### Name: stl
### Title: Seasonal Decomposition of Time Series by Loess
### Aliases: stl
### Keywords: ts

### ** Examples

require(graphics)

plot(stl(nottem, "per"))
plot(stl(nottem, s.window = 7, t.window = 50, t.jump = 1))

plot(stllc <- stl(log(co2), s.window = 21))
summary(stllc)
## linear trend, strict period.
plot(stl(log(co2), s.window = "per", t.window = 1000))

## Two STL plotted side by side :
        stmd <- stl(mdeaths, s.window = "per") # non-robust
summary(stmR <- stl(mdeaths, s.window = "per", robust = TRUE))
op <- par(mar = c(0, 4, 0, 3), oma = c(5, 0, 4, 0), mfcol = c(4, 2))
plot(stmd, set.pars = NULL, labels  =  NULL,
     main = "stl(mdeaths, s.w = \"per\",  robust = FALSE / TRUE )")
plot(stmR, set.pars = NULL)
# mark the 'outliers' :
(iO <- which(stmR $ weights  < 1e-8)) # 10 were considered outliers
sts <- stmR$time.series
points(time(sts)[iO], 0.8* sts[,"remainder"][iO], pch = 4, col = "red")
par(op)   # reset



graphics::par(get("par.postscript", pos = 'CheckExEnv'))
cleanEx()
nameEx("summary.aov")
### * summary.aov

flush(stderr()); flush(stdout())

### Name: summary.aov
### Title: Summarize an Analysis of Variance Model
### Aliases: summary.aov summary.aovlist print.summary.aov
###   print.summary.aovlist
### Keywords: models regression

### ** Examples

## For a simple example see example(aov)

# Cochran and Cox (1957, p.164)
# 3x3 factorial with ordered factors, each is average of 12.
CC <- data.frame(
    y = c(449, 413, 326, 409, 358, 291, 341, 278, 312)/12,
    P = ordered(gl(3, 3)), N = ordered(gl(3, 1, 9))
)
CC.aov <- aov(y ~ N * P, data = CC , weights = rep(12, 9))
summary(CC.aov)

# Split both main effects into linear and quadratic parts.
summary(CC.aov, split = list(N = list(L = 1, Q = 2),
                             P = list(L = 1, Q = 2)))

# Split only the interaction
summary(CC.aov, split = list("N:P" = list(L.L = 1, Q = 2:4)))

# split on just one var
summary(CC.aov, split = list(P = list(lin = 1, quad = 2)))
summary(CC.aov, split = list(P = list(lin = 1, quad = 2)),
        expand.split = FALSE)


cleanEx()
nameEx("summary.glm")
### * summary.glm

flush(stderr()); flush(stdout())

### Name: summary.glm
### Title: Summarizing Generalized Linear Model Fits
### Aliases: summary.glm print.summary.glm
### Keywords: models regression

### ** Examples

## For examples see example(glm)



cleanEx()
nameEx("summary.lm")
### * summary.lm

flush(stderr()); flush(stdout())

### Name: summary.lm
### Title: Summarizing Linear Model Fits
### Aliases: summary.lm summary.mlm print.summary.lm
### Keywords: regression models

### ** Examples

## Don't show: 
utils::example("lm", echo = FALSE)
## End(Don't show)
##-- Continuing the  lm(.) example:
coef(lm.D90)  # the bare coefficients
sld90 <- summary(lm.D90 <- lm(weight ~ group -1))  # omitting intercept
sld90
coef(sld90)  # much more

## model with *aliased* coefficient:
lm.D9. <- lm(weight ~ group + I(group != "Ctl"))
Sm.D9. <- summary(lm.D9.)
Sm.D9. #  shows the NA NA NA NA  line
stopifnot(length(cc <- coef(lm.D9.)) == 3, is.na(cc[3]),
          dim(coef(Sm.D9.)) == c(2,4), Sm.D9.$df == c(2, 18, 3))



cleanEx()
nameEx("summary.manova")
### * summary.manova

flush(stderr()); flush(stdout())

### Name: summary.manova
### Title: Summary Method for Multivariate Analysis of Variance
### Aliases: summary.manova print.summary.manova
### Keywords: models

### ** Examples


cleanEx()
nameEx("summary.princomp")
### * summary.princomp

flush(stderr()); flush(stdout())

### Name: summary.princomp
### Title: Summary method for Principal Components Analysis
### Aliases: summary.princomp print.summary.princomp
### Keywords: multivariate

### ** Examples

summary(pc.cr <- princomp(USArrests, cor = TRUE))
## The signs of the loading columns are arbitrary
print(summary(princomp(USArrests, cor = TRUE),
              loadings = TRUE, cutoff = 0.2), digits = 2)



cleanEx()
nameEx("supsmu")
### * supsmu

flush(stderr()); flush(stdout())

### Name: supsmu
### Title: Friedman's SuperSmoother
### Aliases: supsmu
### Keywords: smooth

### ** Examples

require(graphics)

with(cars, {
    plot(speed, dist)
    lines(supsmu(speed, dist))
    lines(supsmu(speed, dist, bass = 7), lty = 2)
    })



cleanEx()
nameEx("symnum")
### * symnum

flush(stderr()); flush(stdout())

### Name: symnum
### Title: Symbolic Number Coding
### Aliases: symnum
### Keywords: utilities character

### ** Examples

ii <- setNames(0:8, 0:8)
symnum(ii, cut =  2*(0:4), sym = c(".", "-", "+", "$"))
symnum(ii, cut =  2*(0:4), sym = c(".", "-", "+", "$"), show.max = TRUE)

symnum(1:12 %% 3 == 0)  # --> "|" = TRUE, "." = FALSE  for logical

## Pascal's Triangle modulo 2 -- odd and even numbers:
N <- 38
pascal <- t(sapply(0:N, function(n) round(choose(n, 0:N - (N-n)%/%2))))
rownames(pascal) <- rep("", 1+N) # <-- to improve "graphic"
symnum(pascal %% 2, symbols = c(" ", "A"), numeric = FALSE)

##-- Symbolic correlation matrices:
symnum(cor(attitude), diag = FALSE)
symnum(cor(attitude), abbr. = NULL)
symnum(cor(attitude), abbr. = FALSE)
symnum(cor(attitude), abbr. = 2)

symnum(cor(rbind(1, rnorm(25), rnorm(25)^2)))
symnum(cor(matrix(rexp(30, 1), 5, 18))) # <<-- PATTERN ! --
symnum(cm1 <- cor(matrix(rnorm(90) ,  5, 18))) # < White Noise SMALL n
symnum(cm1, diag = FALSE)
symnum(cm2 <- cor(matrix(rnorm(900), 50, 18))) # < White Noise "BIG" n
symnum(cm2, lower = FALSE)

## NA's:
Cm <- cor(matrix(rnorm(60),  10, 6)); Cm[c(3,6), 2] <- NA
symnum(Cm, show.max = NULL)

## Graphical P-values (aka "significance stars"):
pval <- rev(sort(c(outer(1:6, 10^-(1:3)))))
symp <- symnum(pval, corr = FALSE,
               cutpoints = c(0,  .001,.01,.05, .1, 1),
               symbols = c("***","**","*","."," "))
noquote(cbind(P.val = format(pval), Signif = symp))



cleanEx()
nameEx("t.test")
### * t.test

flush(stderr()); flush(stdout())

### Name: t.test
### Title: Student's t-Test
### Aliases: t.test t.test.default t.test.formula
### Keywords: htest

### ** Examples

require(graphics)

t.test(1:10, y = c(7:20))      # P = .00001855
t.test(1:10, y = c(7:20, 200)) # P = .1245    -- NOT significant anymore

## Classical example: Student's sleep data
plot(extra ~ group, data = sleep)
## Traditional interface
with(sleep, t.test(extra[group == 1], extra[group == 2]))
## Formula interface
t.test(extra ~ group, data = sleep)



cleanEx()
nameEx("termplot")
### * termplot

flush(stderr()); flush(stdout())

### Name: termplot
### Title: Plot Regression Terms
### Aliases: termplot
### Keywords: hplot regression

### ** Examples

require(graphics)

had.splines <- "package:splines" %in% search()
if(!had.splines) rs <- require(splines)
x <- 1:100
z <- factor(rep(LETTERS[1:4], 25))
y <- rnorm(100, sin(x/10)+as.numeric(z))
model <- glm(y ~ ns(x, 6) + z)

par(mfrow = c(2,2)) ## 2 x 2 plots for same model :
termplot(model, main = paste("termplot( ", deparse(model$call)," ...)"))
termplot(model, rug = TRUE)
termplot(model, partial.resid = TRUE, se = TRUE, main = TRUE)
termplot(model, partial.resid = TRUE, smooth = panel.smooth, span.smth = 1/4)
if(!had.splines && rs) detach("package:splines")



graphics::par(get("par.postscript", pos = 'CheckExEnv'))
cleanEx()
nameEx("terms.object")
### * terms.object

flush(stderr()); flush(stdout())

### Name: terms.object
### Title: Description of Terms Objects
### Aliases: terms.object
### Keywords: models

### ** Examples

## use of specials (as used for gam() in packages mgcv and gam)
(tf <- terms(y ~ x + x:z + s(x), specials = "s"))
## Note that the "factors" attribute has variables as row names
## and term labels as column names, both as character vectors.
attr(tf, "specials")    # index 's' variable(s)
rownames(attr(tf, "factors"))[attr(tf, "specials")$s]

## we can keep the order by
terms(y ~ x + x:z + s(x), specials = "s", keep.order = TRUE)



cleanEx()
nameEx("time")
### * time

flush(stderr()); flush(stdout())

### Name: time
### Title: Sampling Times of Time Series
### Aliases: time cycle frequency deltat time.default
### Keywords: ts

### ** Examples

require(graphics)

cycle(presidents)
# a simple series plot
plot(as.vector(time(presidents)), as.vector(presidents), type = "l")



cleanEx()
nameEx("toeplitz")
### * toeplitz

flush(stderr()); flush(stdout())

### Name: toeplitz
### Title: Form Symmetric Toeplitz Matrix
### Aliases: toeplitz
### Keywords: ts

### ** Examples

x <- 1:5
toeplitz (x)



cleanEx()
nameEx("ts")
### * ts

flush(stderr()); flush(stdout())

### Name: ts
### Title: Time-Series Objects
### Aliases: ts as.ts as.ts.default is.ts Ops.ts cbind.ts is.mts [.ts t.ts
### Keywords: ts

### ** Examples

require(graphics)

ts(1:10, frequency = 4, start = c(1959, 2)) # 2nd Quarter of 1959
print( ts(1:10, frequency = 7, start = c(12, 2)), calendar = TRUE)
# print.ts(.)
## Using July 1954 as start date:
gnp <- ts(cumsum(1 + round(rnorm(100), 2)),
          start = c(1954, 7), frequency = 12)
plot(gnp) # using 'plot.ts' for time-series plot

## Multivariate
z <- ts(matrix(rnorm(300), 100, 3), start = c(1961, 1), frequency = 12)
class(z)
head(z) # as "matrix"
plot(z)
plot(z, plot.type = "single", lty = 1:3)

## A phase plot:
plot(nhtemp, lag(nhtemp, 1), cex = .8, col = "blue",
     main = "Lag plot of New Haven temperatures")



cleanEx()
nameEx("ts.plot")
### * ts.plot

flush(stderr()); flush(stdout())

### Name: ts.plot
### Title: Plot Multiple Time Series
### Aliases: ts.plot
### Keywords: ts

### ** Examples

require(graphics)

ts.plot(ldeaths, mdeaths, fdeaths,
        gpars=list(xlab="year", ylab="deaths", lty=c(1:3)))



cleanEx()
nameEx("ts.union")
### * ts.union

flush(stderr()); flush(stdout())

### Name: ts.union
### Title: Bind Two or More Time Series
### Aliases: ts.union ts.intersect
### Keywords: ts

### ** Examples

ts.union(mdeaths, fdeaths)
cbind(mdeaths, fdeaths) # same as the previous line
ts.intersect(window(mdeaths, 1976), window(fdeaths, 1974, 1978))

sales1 <- ts.union(BJsales, lead = BJsales.lead)
ts.intersect(sales1, lead3 = lag(BJsales.lead, -3))



cleanEx()
nameEx("tsdiag")
### * tsdiag

flush(stderr()); flush(stdout())

### Name: tsdiag
### Title: Diagnostic Plots for Time-Series Fits
### Aliases: tsdiag tsdiag.arima0 tsdiag.Arima tsdiag.StructTS
### Keywords: ts

### ** Examples



cleanEx()
nameEx("uniroot")
### * uniroot

flush(stderr()); flush(stdout())

### Name: uniroot
### Title: One Dimensional Root (Zero) Finding
### Aliases: uniroot
### Keywords: optimize

### ** Examples

##--- uniroot() with new interval extension + checking features: --------------

f1 <- function(x) (121 - x^2)/(x^2+1)
f2 <- function(x) exp(-x)*(x - 12)

try(uniroot(f1, c(0,10)))
try(uniroot(f2, c(0, 2)))
##--> error: f() .. end points not of opposite sign

## where as  'extendInt="yes"'  simply first enlarges the search interval:
u1 <- uniroot(f1, c(0,10),extendInt="yes", trace=1)
u2 <- uniroot(f2, c(0,2), extendInt="yes", trace=2)
stopifnot(all.equal(u1$root, 11, tolerance = 1e-5),
          all.equal(u2$root, 12, tolerance = 6e-6))

## The *danger* of interval extension:
## No way to find a zero of a positive function, but
## numerically, f(-|M|) becomes zero :
u3 <- uniroot(exp, c(0,2), extendInt="yes", trace=TRUE)

## Nonsense example (must give an error):
tools::assertCondition( uniroot(function(x) 1, 0:1, extendInt="yes"),
                       "error", verbose=TRUE)

## Convergence checking :
sinc <- function(x) ifelse(x == 0, 1, sin(x)/x)
curve(sinc, -6,18); abline(h=0,v=0, lty=3, col=adjustcolor("gray", 0.8))
## Don't show: 
tools::assertWarning(
## End(Don't show)
uniroot(sinc, c(0,5), extendInt="yes", maxiter=4) #-> "just" a warning
## Don't show: 
 , verbose=TRUE)
## End(Don't show)

## now with  check.conv=TRUE, must signal a convergence error :
## Don't show: 
tools::assertError(
## End(Don't show)
uniroot(sinc, c(0,5), extendInt="yes", maxiter=4, check.conv=TRUE)
## Don't show: 
 , verbose=TRUE)
## End(Don't show)

### Weibull cumulative hazard (example origin, Ravi Varadhan):
cumhaz <- function(t, a, b) b * (t/b)^a
froot <- function(x, u, a, b) cumhaz(x, a, b) - u

n <- 1000
u <- -log(runif(n))
a <- 1/2
b <- 1
## Find failure times
ru <- sapply(u, function(x)
   uniroot(froot, u=x, a=a, b=b, interval= c(1.e-14, 1e04),
           extendInt="yes")$root)
ru2 <- sapply(u, function(x)
   uniroot(froot, u=x, a=a, b=b, interval= c(0.01,  10),
           extendInt="yes")$root)
stopifnot(all.equal(ru, ru2, tolerance = 6e-6))

r1 <- uniroot(froot, u= 0.99, a=a, b=b, interval= c(0.01, 10),
             extendInt="up")
stopifnot(all.equal(0.99, cumhaz(r1$root, a=a, b=b)))

## An error if 'extendInt' assumes "wrong zero-crossing direction":
## Don't show: 
tools::assertError(
## End(Don't show)
uniroot(froot, u= 0.99, a=a, b=b, interval= c(0.1, 10), extendInt="down")
## Don't show: 
 , verbose=TRUE)
## End(Don't show)



cleanEx()
nameEx("update")
### * update

flush(stderr()); flush(stdout())

### Name: update
### Title: Update and Re-fit a Model Call
### Aliases: update update.default getCall getCall.default
### Keywords: models

### ** Examples

oldcon <- options(contrasts = c("contr.treatment", "contr.poly"))
## Annette Dobson (1990) "An Introduction to Generalized Linear Models".
## Page 9: Plant Weight Data.
ctl <- c(4.17,5.58,5.18,6.11,4.50,4.61,5.17,4.53,5.33,5.14)
trt <- c(4.81,4.17,4.41,3.59,5.87,3.83,6.03,4.89,4.32,4.69)
group <- gl(2, 10, 20, labels = c("Ctl", "Trt"))
weight <- c(ctl, trt)
lm.D9 <- lm(weight ~ group)
lm.D9
summary(lm.D90 <- update(lm.D9, . ~ . - 1))
options(contrasts = c("contr.helmert", "contr.poly"))
update(lm.D9)
getCall(lm.D90)  # "through the origin"

options(oldcon)



base::options(contrasts = c(unordered = "contr.treatment",ordered = "contr.poly"))
cleanEx()
nameEx("update.formula")
### * update.formula

flush(stderr()); flush(stdout())

### Name: update.formula
### Title: Model Updating
### Aliases: update.formula
### Keywords: models

### ** Examples

update(y ~ x,    ~ . + x2) #> y ~ x + x2
update(y ~ x, log(.) ~ . ) #> log(y) ~ x
update(. ~ u+v, res  ~ . ) #> res ~ u + v



cleanEx()
nameEx("var.test")
### * var.test

flush(stderr()); flush(stdout())

### Name: var.test
### Title: F Test to Compare Two Variances
### Aliases: var.test var.test.default var.test.formula
### Keywords: htest

### ** Examples

x <- rnorm(50, mean = 0, sd = 2)
y <- rnorm(30, mean = 1, sd = 1)
var.test(x, y)                  # Do x and y have the same variance?
var.test(lm(x ~ 1), lm(y ~ 1))  # The same.



cleanEx()
nameEx("varimax")
### * varimax

flush(stderr()); flush(stdout())

### Name: varimax
### Title: Rotation Methods for Factor Analysis
### Aliases: promax varimax
### Keywords: multivariate

### ** Examples

## varimax with normalize = TRUE is the default
fa <- factanal( ~., 2, data = swiss)
varimax(loadings(fa), normalize = FALSE)
promax(loadings(fa))



cleanEx()
nameEx("weighted.mean")
### * weighted.mean

flush(stderr()); flush(stdout())

### Name: weighted.mean
### Title: Weighted Arithmetic Mean
### Aliases: weighted.mean weighted.mean.default
### Keywords: univar

### ** Examples

## GPA from Siegel 1994
wt <- c(5,  5,  4,  1)/15
x <- c(3.7,3.3,3.5,2.8)
xm <- weighted.mean(x, wt)



cleanEx()
nameEx("weighted.residuals")
### * weighted.residuals

flush(stderr()); flush(stdout())

### Name: weighted.residuals
### Title: Compute Weighted Residuals
### Aliases: weighted.residuals
### Keywords: regression

### ** Examples

## following on from example(lm)
## Don't show: 
utils::example("lm", echo = FALSE)
## End(Don't show)
all.equal(weighted.residuals(lm.D9),
          residuals(lm.D9))
x <- 1:10
w <- 0:9
y <- rnorm(x)
weighted.residuals(lmxy <- lm(y ~ x, weights = w))
weighted.residuals(lmxy, drop0 = FALSE)



cleanEx()
nameEx("wilcox.test")
### * wilcox.test

flush(stderr()); flush(stdout())

### Name: wilcox.test
### Title: Wilcoxon Rank Sum and Signed Rank Tests
### Aliases: wilcox.test wilcox.test.default wilcox.test.formula
### Keywords: htest

### ** Examples

require(graphics)
## One-sample test.
## Hollander & Wolfe (1973), 29f.
## Hamilton depression scale factor measurements in 9 patients with
##  mixed anxiety and depression, taken at the first (x) and second
##  (y) visit after initiation of a therapy (administration of a
##  tranquilizer).
x <- c(1.83,  0.50,  1.62,  2.48, 1.68, 1.88, 1.55, 3.06, 1.30)
y <- c(0.878, 0.647, 0.598, 2.05, 1.06, 1.29, 1.06, 3.14, 1.29)
wilcox.test(x, y, paired = TRUE, alternative = "greater")
wilcox.test(y - x, alternative = "less")    # The same.
wilcox.test(y - x, alternative = "less",
            exact = FALSE, correct = FALSE) # H&W large sample
                                            # approximation

## Two-sample test.
## Hollander & Wolfe (1973), 69f.
## Permeability constants of the human chorioamnion (a placental
##  membrane) at term (x) and between 12 to 26 weeks gestational
##  age (y).  The alternative of interest is greater permeability
##  of the human chorioamnion for the term pregnancy.
x <- c(0.80, 0.83, 1.89, 1.04, 1.45, 1.38, 1.91, 1.64, 0.73, 1.46)
y <- c(1.15, 0.88, 0.90, 0.74, 1.21)
wilcox.test(x, y, alternative = "g")        # greater
wilcox.test(x, y, alternative = "greater",
            exact = FALSE, correct = FALSE) # H&W large sample
                                            # approximation

wilcox.test(rnorm(10), rnorm(10, 2), conf.int = TRUE)

## Formula interface.
boxplot(Ozone ~ Month, data = airquality)
wilcox.test(Ozone ~ Month, data = airquality,
            subset = Month %in% c(5, 8))



cleanEx()
nameEx("window")
### * window

flush(stderr()); flush(stdout())

### Name: window
### Title: Time Windows
### Aliases: window window.default window.ts window<- window<-.ts
### Keywords: ts

### ** Examples

window(presidents, 1960, c(1969,4)) # values in the 1960's
window(presidents, deltat = 1)  # All Qtr1s
window(presidents, start = c(1945,3), deltat = 1)  # All Qtr3s
window(presidents, 1944, c(1979,2), extend = TRUE)

pres <- window(presidents, 1945, c(1949,4)) # values in the 1940's
window(pres, 1945.25, 1945.50) <- c(60, 70)
window(pres, 1944, 1944.75) <- 0 # will generate a warning
window(pres, c(1945,4), c(1949,4), frequency = 1) <- 85:89
pres



cleanEx()
nameEx("xtabs")
### * xtabs

flush(stderr()); flush(stdout())

### Name: xtabs
### Title: Cross Tabulation
### Aliases: xtabs print.xtabs
### Keywords: category

### ** Examples

## 'esoph' has the frequencies of cases and controls for all levels of
## the variables 'agegp', 'alcgp', and 'tobgp'.
xtabs(cbind(ncases, ncontrols) ~ ., data = esoph)
## Output is not really helpful ... flat tables are better:
ftable(xtabs(cbind(ncases, ncontrols) ~ ., data = esoph))
## In particular if we have fewer factors ...
ftable(xtabs(cbind(ncases, ncontrols) ~ agegp, data = esoph))

## This is already a contingency table in array form.
DF <- as.data.frame(UCBAdmissions)
## Now 'DF' is a data frame with a grid of the factors and the counts
## in variable 'Freq'.
DF
## Nice for taking margins ...
xtabs(Freq ~ Gender + Admit, DF)
## And for testing independence ...
summary(xtabs(Freq ~ ., DF))

## with NA's
DN <- DF; DN[cbind(6:9, c(1:2,4,1))] <- NA; DN
tools::assertError(# 'na.fail' should fail :
     xtabs(Freq ~ Gender + Admit, DN, na.action=na.fail))
xtabs(Freq ~ Gender + Admit, DN)
xtabs(Freq ~ Gender + Admit, DN, na.action = na.pass)
## The Female:Rejected combination has NA 'Freq' (and NA prints 'invisibly' as "")
xtabs(Freq ~ Gender + Admit, DN, addNA = TRUE) # ==> count NAs

## Create a nice display for the warp break data.
warpbreaks$replicate <- rep_len(1:9, 54)
ftable(xtabs(breaks ~ wool + tension + replicate, data = warpbreaks))

### ---- Sparse Examples ----




cleanEx()
nameEx("zC")
### * zC

flush(stderr()); flush(stdout())

### Name: C
### Title: Sets Contrasts for a Factor
### Aliases: C
### Keywords: models

### ** Examples

## reset contrasts to defaults
options(contrasts = c("contr.treatment", "contr.poly"))
tens <- with(warpbreaks, C(tension, poly, 1))
## tension SHOULD be an ordered factor, but as it is not we can use
aov(breaks ~ wool + tens + tension, data = warpbreaks)

## show the use of ...  The default contrast is contr.treatment here
summary(lm(breaks ~ wool + C(tension, base = 2), data = warpbreaks))


# following on from help(esoph)
model3 <- glm(cbind(ncases, ncontrols) ~ agegp + C(tobgp, , 1) +
     C(alcgp, , 1), data = esoph, family = binomial())
summary(model3)



base::options(contrasts = c(unordered = "contr.treatment",ordered = "contr.poly"))
### * <FOOTER>
###
cleanEx()
options(digits = 7L)
base::cat("Time elapsed: ", proc.time() - base::get("ptime", pos = 'CheckExEnv'),"\n")
grDevices::dev.off()
###
### Local variables: ***
### mode: outline-minor ***
### outline-regexp: "\\(> \\)?### [*]+" ***
### End: ***
quit('no')
